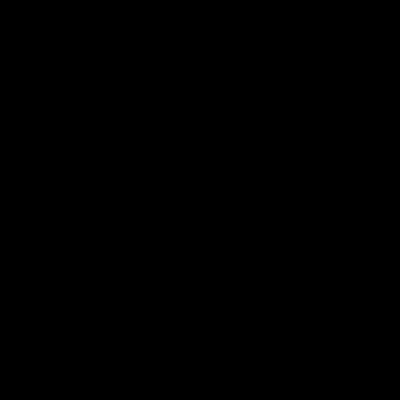
Frame 1 (no input)
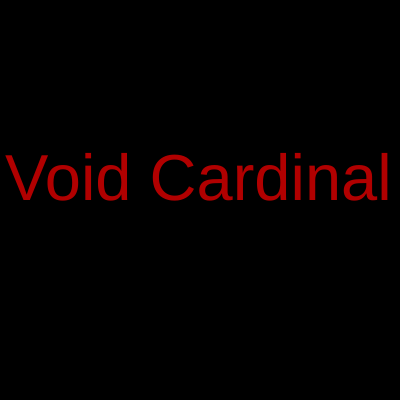
Frame 60 (no input)
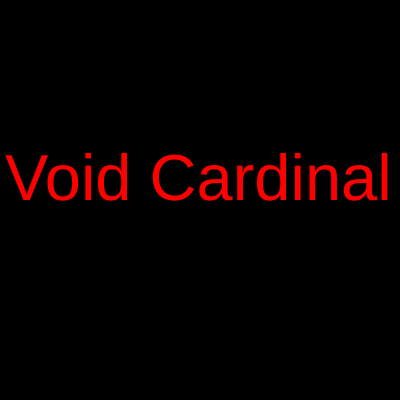
Frame 120 (the mouse pressed at the canvas centre since frame 60)

The p5.js sketch that drew these frames (run headless with seeded random() and noise() and a simulated clock; from frame 60 on, the mouse is pressed at the canvas centre):

// p5.js sketch
// ── sketch.js
//LEETSS GOOOOOOOO LETSA GOOO 
x = 200;
y = 200;
speed = 3;
ColorCircle = "red";
screen = 0;
//screen0 = Title Screen
//screen0.5 = Introduction
//screen0.9 = PlayerSelect
//screen1 = Empty Town
//screen2 = Field
//screen2.1 = Field Boss Entrance
//screen2.3 = Field Boss Battle
//screen2.6 = Field Orb Location
//screen3 = Ocean
//screen3.1 = Ocean Boss Entrance
//screen3.3 = Ocean Boss Battle
//screen3.6 = Ocean Orb Location
//screen4 = Tundra
//screen4.1 = Tundra Boss Entrance
//screen4.3 = Tundra Boss Battle
//screen4.6 = Tundra Orb Location
//screen5 = Desert
//screen5.1 = Desert Boss Entrance
//screen5.3 = Desert Boss Battle
//screen5.6 = Desert Orb Location
//screen6 = Void
//screen6.3 = Void Walkway
//screen6.6 = Void Hall
//screen-1 = Death
//screen-2 = Cliff Hanged
//screen-3 = Cutscene
//screen-3.5 = AncientShrine
//screen7.5 = Jesters Tunnel
//screen7.9 = Sorcerers Cavern
//screen7 = Magic Boss Battle
i1X = 200;
i1Y = 380;
i2X = 200;
i2Y = 20;
i3X = 20;
i3Y = 200;
i4X = 380;
i4Y = 200;
i0X = 200;
i0Y = 200;
//item1 = Field Orb
item1 = false;
//item2 = Ocean Orb
item2 = false;
//item3 = Tundra Orb
item3 = false;
//item4 = Desert Orb
item4 = false;
itemAll = false;
item0 = false;
textX = 154;
textY = 201;
shoot = false;
let shootX;
let shootY;
TrueShotDamage = 1;
bossX = 200;
bossY = 125;
bosspeed = 7;
Health = 400;
FinalBossBar = "green";
WhiteCirX1 = 50;
WhiteCirY1 = 1000;
WhiteCirX2 = 150;
WhiteCirY2 = 1000;
WhiteCirX3 = 250;
WhiteCirY3 = 1000;
WhiteCirX4 = 350;
WhiteCirY4 = 1000;
WhiteCirX5 = 100;
WhiteCirY5 = -800;
WhiteCirX6 = 200;
WhiteCirY6 = -800;
WhiteCirX7 = 300;
WhiteCirY7 = -800;
GreyRectX1 = -1500;
GreyRectY1 = 260;
GreyRectX2 = 2100;
GreyRectY2 = 330;
DGreyTriX1 = -5000;
DGreyTriY1 = 330;
DGreyTriX2 = 5400;
DGreyTriY2 = 330;
DGreyTriX3 = 200;
DGreyTriY3 = 5400;
DGreyTriX4 = 200;
DGreyTriY4 = -5000;
WhiteRectX1 = -3800;
WhiteRectY1 = 260;
WhiteRectX2 = 4500;
WhiteRectY2 = 330;
WhiteRectX3 = -4500;
WhiteRectY3 = 260;
WhiteRectX4 = 5200;
WhiteRectY4 = 330;
WhiteRectX5 = -5200;
WhiteRectY5 = 260;
WhiteRectX6 = 5900;
WhiteRectY6 = 330;
GreyCircleX1 = -6000;
GreyCircleY1 = 330;
GreyCircleX2 = 7000;
GreyCircleY2 = 330;
FieldX1 = -390;
FieldY1 = 100;
FieldSpeed = 2;
FieldX2 = 390;
FieldY2 = 200;
FieldSpeed2 = 2;
FieldX3 = -390;
FieldY3 = 300;
FieldSpeed3 = 2;
OceanX1 = 0;
OceanY1 = 0;
OceanSpeed = 3;
OceanX2 = 200;
OceanY2 = -100;
OceanSpeed2 = 3;
TundraX1 = 75;
TundraY1 = 0;
let TundraSpeed;
TundraX2 = 125;
TundraY2 = 0;
let TundraSpeed2;
TundraX3 = 175;
TundraY3 = 0;
let TundraSpeed3;
TundraX4 = 225;
TundraY4 = 0;
let TundraSpeed4;
TundraX5 = 275;
TundraY5 = 0;
let TundraSpeed5;
TundraX6 = 75;
TundraY6 = -80;
let TundraSpeed6;
TundraX7 = 125;
TundraY7 = -80;
let TundraSpeed7;
TundraX8 = 175;
TundraY8 = -80;
let TundraSpeed8;
TundraX9 = 225;
TundraY9 = -80;
let TundraSpeed9;
TundraX10 = 275;
TundraY10 = -80;
let TundraSpeed10;

DesertX1 = 290;
DesertY1 = 45;
let DesertSpeed;
DesertX2 = 340;
DesertY2 = 100;
let DesertSpeed2;
DesertX3 = 390;
DesertY3 = 150;
let DesertSpeed3;
DesertX4 = 440;
DesertY4 = 200;
let DesertSpeed4;
DesertX5 = 490;
DesertY5 = 250;
let DesertSpeed5;
DesertX6 = 540;
DesertY6 = 300;
let DesertSpeed6;
DesertX7 = 540;
DesertY7 = 340;
let DesertSpeed7;
DesertX8 = 540;
DesertY8 = 380;
let DesertSpeed8;

BallX1 = 170;
BallY1 = 290;
BallX2 = 200;
BallY2 = 270;
BallX3 = 230;
BallY3 = 290;
BallSpeed1 = 1;
BallSpeed2 = 1;
BallSpeed3 = 1;
DeathColor = 0;
TextColor = 0;
TextColor2 = 0;
BossColor = 10;
SkyColor = 1;
SkyColor2 = 1;
GrassColor = -10;
SunColor = -10;
BounceColor = -10;
PeaceColor = 1;
PeaceColor2 = 1;
HalfBossX1 = 200;
HalfBossY1 = 100;
HalfBossX2 = 200;
HalfBossY2 = 100;
HalfBossX3 = 200;
HalfBossY3 = 100;
HalfBossX4 = 200;
HalfBossY4 = 100;
VoidEyeX = 200;

BallCutY = 330;
DownArrowColor = 0;
DownArrowOpaque = 50;
UpArrowColor = 0;
UpArrowOpaque = 50;
LeftArrowColor = 0;
LeftArrowOpaque = 50;
RightArrowColor = 0;
RightArrowOpaque = 50;

TextXX = 30;
TextYY = 100;
TipX = 100;
TipY = 330;

//Field Boss Setting

fieldgame = true;
FieldBossX = 200;
FieldBossY = 300;
fieldspeed = 5;
FieldBossHealth = 400;
FieldBossHealthBarColor = "green";
FieldPlayerHealth = 200;
FieldPlayerHealthBarColor = "green";
let FieldShotX;
let FieldShotY;
FieldShotDamage = 1;
fieldshoot = false;
FieldBossGreen = 100;
FieldBossStrokeWeight = 1;
//-500
HayAttackX1 = -300;
HayAttackY1 = 19;
//900
HayAttackX2 = 700;
HayAttackY2 = 56;
//-500
HayAttackX3 = -300;
HayAttackY3 = 94;
//900
HayAttackX4 = 700;
HayAttackY4 = 131;
HaySpeed = 2;
HaySize = 37.5;
TractorAttackX1 = 0;
TractorAttackY1 = 2200;
TractorAttackX2 = 200;
TractorAttackY2 = 2300;
TractorAttackX3 = 0;
TractorAttackY3 = 2400;
TractorAttackX4 = 200;
TractorAttackY4 = 2500;
TractorAttackX5 = 0;
TractorAttackY5 = 2600;
TractorAttackX6 = 200;
TractorAttackY6 = 2700;
TractorSpeed = 4;
HayDamage = 1;
TractorDamage = 3;
fieldfightResult = 0;
/*
Neutral = 0
Win = 1
Lose = 2
Tie = 3 if you somehow manage it
*/
FieldBossDie = false;
FieldPlayerDie = false;

//Cutscene if Player Wins
FieldCutx = 200;
FieldCuty = 75;
FieldQuadBossX1 = 200;
FieldQuadBossY1 = 300;
FieldQuadBossX2 = 200;
FieldQuadBossY2 = 300;
FieldQuadBossX3 = 200;
FieldQuadBossY3 = 300;
FieldQuadBossX4 = 200;
FieldQuadBossY4 = 300;
FieldCutBossGreen = 100;
FieldLaserHeight = 0;
FieldLaserY = 90;
let Laser = ColorCircle;
let LaserChange = 10;
fieldtime = 0;
CutFieldLeftEyeX = 180;
CutFieldRightEyeX = 220;

//Cutscene if Boss Wins
FieldCutBossX = 200;
FieldCutBossY = 300;
FieldCutBossX2 = -100;
FieldCutBossY2 = 200;
FieldBossY2 = 200;
FieldCutCutBossGreen = 100;
FieldCutCutBoss2Green = 100;
FieldQuadX1 = 200;
FieldQuadY1 = 200;
FieldQuadX2 = 200;
FieldQuadY2 = 200;
FieldQuadX3 = 200;
FieldQuadY3 = 200;
FieldQuadX4 = 200;
FieldQuadY4 = 200;
FieldPlayerRed = 255;
Fieldtime = 0;
FieldCutspeed = 20;
FieldCutspeed2 = 20;
FieldCutSceneBackground = 200;
CutCutFieldLeftX = 180;
CutCutFieldRightX = 220;

//Ocean Boss Setting

oceangame = true;
OceanBossX = 200;
OceanBossY = 100;
oceanspeed = 5;
OceanBossHealth = 400;
OceanBossHealthBarColor = "green";
OceanPlayerHealth = 200;
OceanPlayerHealthBarColor = "green";
let OceanShotX;
let OceanShotY;
OceanShotDamage = 1;
oceanshoot = false;
OceanPlayerColor = "red";
SharkAttackX1 = 800;
SharkAttackY1 = 300;
let Shark1Speed;
SharkAttackX2 = -400;
SharkAttackY2 = 300;
let Shark2Speed;
SharkAttackX3 = 800;
SharkAttackY3 = 365;
let Shark3Speed;
SharkAttackX4 = -400;
SharkAttackY4 = 365;
let Shark4Speed;
SharkDamage = 0.5;
YellowLightningX1 = 0;
YellowLightningY1 = -30000;
YellowLightningX2 = 100;
YellowLightningY2 = -30000;
YellowLightningX3 = 200;
YellowLightningY3 = -30000;
YellowLightningX4 = 300;
YellowLightningY4 = -30000;
YellowLightningX5 = 380;
YellowLightningY5 = -30000;
let YellowLightningSpeed = 100;
YellowLightningDamage = 30;

CyanLightningX1 = 50;
CyanLightningY1 = -35000;
CyanLightningX2 = 150;
CyanLightningY2 = -35000;
CyanLightningX3 = 250;
CyanLightningY3 = -35000;
CyanLightningX4 = 340;
CyanLightningY4 = -35000;
let CyanLightningSpeed = 100;
CyanLightningDamage = 30;

YellowWarningX1 = -15;
YellowWarningY1 = 290;
YellowWarningX2 = 85;
YellowWarningY2 = 290;
YellowWarningX3 = 185;
YellowWarningY3 = 290;
YellowWarningX4 = 285;
YellowWarningY4 = 290;
YellowWarningX5 = 365;
YellowWarningY5 = 290;

CyanWarningX1 = 50;
CyanWarningY1 = 290;

CyanWarningX2 = 150;
CyanWarningY2 = 290;

CyanWarningX3 = 250;
CyanWarningY3 = 290;

CyanWarningX4 = 340;
CyanWarningY4 = 290;

//Cutscene if Player Wins
OceanCutx = 200;
OceanCuty = 350;
OceanQuadBossX1 = 200;
OceanQuadBossY1 = 100;
OceanQuadBossX2 = 200;
OceanQuadBossY2 = 100;
OceanQuadBossX3 = 200;
OceanQuadBossY3 = 100;
OceanQuadBossX4 = 200;
OceanQuadBossY4 = 100;
OceanBossBlue = 200;
OceanBackgroundBlue = 50;
Laser = ColorCircle;
LaserChange = 10;
OceanLaserHeight = 0;
OceanLaserY = 310;
oceantime = 0;
CutOceanLeftEyeX = 180;
CutOceanRightEyeX = 220;
//Cutscene if Boss Wins
OceanQuadX1 = 200;
OceanQuadY1 = 200;
OceanQuadX2 = 200;
OceanQuadY2 = 200;
OceanQuadX3 = 200;
OceanQuadY3 = 200;
OceanQuadX4 = 200;
OceanQuadY4 = 200;
OceanPlayerRed = 255;
OceanCutBossX = 200;
OceanCutBossY = 75;
OceanBossBlue = 200;
OceanCutBackBlue = 50;
CutSharkX1 = -100;
CutSharkY1 = 200;
CutSharkX2 = 500;
CutSharkY2 = 200;
CutSharkX3 = 200;
CutSharkY3 = 500;
CutSharkX4 = 200;
CutSharkY4 = -100;
oceanfightResult = 0;
OceanBossDie = false;
OceanPlayerDie = false;
/*
Neutral = 0
Win = 1
Lose = 2
Tie = 3 if you cheat or something
*/

//Tundra Boss Settings

tundraspeed = 5;
TundraBossX = 100;
TundraBossY = 200;
tundragame = true;
tundrashoot = false;
/*
Neutral = 0
Win = 1
Lose = 2
Tie = 3 if you somehow manage it
*/
tundrafightResult = 0;
let tundrashotX;
let tundrashotY;
let TundraShotDamage = 1;
let TundraBossHealth = 0;
let TundraBossHealthBarColor = "green";
let TundraPlayerHealth = 200;
let TundraPlayerHealthBarColor = "green";
let HailAttackX1 = -700;
let HailAttackY1 = 0;
let HailAttackX2 = -700;
let HailAttackY2 = 80;
let HailAttackX3 = -700;
let HailAttackY3 = 187.5;
let HailAttackX5 = -700;
let HailAttackY5 = 300;
let HailAttackX6 = -700;
let HailAttackY6 = 380;
let HailSpeed1;
let HailSpeed2;
let HailSpeed3;
let HailSpeed5;
let HailSpeed6;
let SnowAttackX1 = 275;
let SnowAttackY1 = -1600;
let SnowAttackX2 = 300;
let SnowAttackY2 = 1800;
let SnowAttackX3 = 325;
let SnowAttackY3 = -2000;
let SnowAttackX4 = 350;
let SnowAttackY4 = 2200;
let SnowAttackX5 = 375;
let SnowAttackY5 = -2400;
let TopSnowSpeed1;
let TopSnowSpeed2;
let TopSnowSpeed3;
let BottomSnowSpeed1;
let BottomSnowSpeed2;
let HailHealthDecrease = 7;
let SnowHealthDecrease = 3;
TundraBossDie = false;
TundraPlayerDie = false;
//Cutscene if Player Wins
TundraCuty = 200;
TundraCutx = 325;
TundraQuadBossX1 = 100;
TundraQuadBossY1 = 200;
TundraQuadBossX2 = 100;
TundraQuadBossY2 = 200;
TundraQuadBossX3 = 100;
TundraQuadBossY3 = 200;
TundraQuadBossX4 = 100;
TundraQuadBossY4 = 200;
TundraBossWeight = 1;
TundraCutSceneBackground = 255;
TundraBossColor = 255;
TundraLaserWidth = 0;
TundraLaserX = 305;
Laser = ColorCircle;
LaserChange = 10;
tundratime = 0;
CutTundraLeftEyeX = 120;
CutTundraRightEyeX = 80;
//Cutscene if Boss Wins
SnowBackground = 225;
TundraCutBossX = 100;
TundraCutBossY = 200;
TundraQuadX1 = 325;
TundraQuadY1 = 200;
TundraQuadX2 = 325;
TundraQuadY2 = 200;
TundraQuadX3 = 325;
TundraQuadY3 = 200;
TundraQuadX4 = 325;
TundraQuadY4 = 200;
TundraPlayerRed = 255;
TundraPlayerGreen = 0;
TundraPlayerBlue = 0;
TundraPlayerWeight = 1;
TundraBossWeight = 1;
AvalancheX = -2400;
AvalancheY = 0;

//Desert Boss Setting

DesertBossX = 300;
DesertBossY = 200;
desertspeed = 5;
desertgame = true;
desertfightResult = 0;
/*
Neutral = 0
Win = 1
Lose = 2
Tie = 3 if you somehow manage it
*/
let desertshotX;
let desertshotY;
let desertshoot = false;
let DesertShotDamage = 1;
let DesertBossHealth = 0;
let DesertBossHealthBarColor = "green";
let DesertPlayerHealth = 200;
let DesertPlayerHealthBarColor = "green";
let DesertPlayerColor = "red";

let space = true;

CactusX1 = 700;
CactusY1 = 200;
let CactusX1Speed = 4;
let CactusY1Speed = 10;
CactusX2 = 700;
CactusY2 = 200;
let CactusX2Speed = 4;
let CactusY2Speed = 10;
CactusX3 = 800;
CactusY3 = 200;
let CactusX3Speed = 4;
let CactusY3Speed = 10;
CactusX4 = 800;
CactusY4 = 200;
let CactusX4Speed = 4;
let CactusY4Speed = 10;
CactusX5 = 900;
CactusY5 = 200;
let CactusX5Speed = 4;
let CactusY5Speed = 10;
CactusX6 = 900;
CactusY6 = 200;
let CactusX6Speed = 4;
let CactusY6Speed = 10;
CactusX7 = 1000;
CactusY7 = 200;
let CactusX7Speed = 4;
let CactusY7Speed = 10;
CactusX8 = 1000;
CactusY8 = 200;
let CactusX8Speed = 4;
let CactusY8Speed = 10;
CactusX9 = 1100;
CactusY9 = 200;
let CactusX9Speed = 4;
let CactusY9Speed = 10;
CactusX10 = 1100;
CactusY10 = 200;
let CactusX10Speed = 4;
let CactusY10Speed = 10;

let CactusDamage = 2;

// SAND ATTACK

let SandAttackCommonSpeed = 8;

SandXA1 = 3500;
SandYA1 = 50;
SandXB1 = SandXA1 + 70;
SandYB1 = SandYA1 + 20;
SandXC1 = SandXA1 + 70;
SandYC1 = SandYA1 - 20;
let GunSpeedX1 = SandAttackCommonSpeed;
let GunSpeedY1 = 0;

SandXA2 = 3700;
SandYA2 = 100;
SandXB2 = SandXA2 + 70;
SandYB2 = SandYA2 + 20;
SandXC2 = SandXA2 + 70;
SandYC2 = SandYA2 - 20;
let GunSpeedX2 = SandAttackCommonSpeed;
let GunSpeedY2 = 0;

SandXA3 = 3900;
SandYA3 = 150;
SandXB3 = SandXA3 + 70;
SandYB3 = SandYA3 + 20;
SandXC3 = SandXA3 + 70;
SandYC3 = SandYA3 - 20;
let GunSpeedX3 = SandAttackCommonSpeed;
let GunSpeedY3 = 0;

SandXA4 = 4100;
SandYA4 = 200;
SandXB4 = SandXA4 + 70;
SandYB4 = SandYA4 + 20;
SandXC4 = SandXA4 + 70;
SandYC4 = SandYA4 - 20;
let GunSpeedX4 = SandAttackCommonSpeed;
let GunSpeedY4 = 0;

SandXA5 = 4300;
SandYA5 = 250;
SandXB5 = SandXA5 + 70;
SandYB5 = SandYA5 + 20;
SandXC5 = SandXA5 + 70;
SandYC5 = SandYA5 - 20;
let GunSpeedX5 = SandAttackCommonSpeed;
let GunSpeedY5 = 0;

SandXA6 = 4500;
SandYA6 = 300;
SandXB6 = SandXA6 + 70;
SandYB6 = SandYA6 + 20;
SandXC6 = SandXA6 + 70;
SandYC6 = SandYA6 - 20;
let GunSpeedX6 = SandAttackCommonSpeed;
let GunSpeedY6 = 0;

SandXA7 = 4700;
SandYA7 = 350;
SandXB7 = SandXA7 + 70;
SandYB7 = SandYA7 + 20;
SandXC7 = SandXA7 + 70;
SandYC7 = SandYA7 - 20;
let GunSpeedX7 = SandAttackCommonSpeed;
let GunSpeedY7 = 0;

let SandDamage = 2;
//Anything from MIN 20-130 MAX
let TurnPlace1;
let TurnPlace2;
let TurnPlace3;
let TurnPlace5;
let TurnPlace6;
let TurnPlace7;

let SandTurned1 = false;
let SandTurned2 = false;
let SandTurned3 = false;
let SandTurned4 = false;
let SandTurned5 = false;
let SandTurned6 = false;
let SandTurned7 = false;

//Cutscene if Player Wins
DesertCutx = 75;
DesertCuty = 200;
DesertQuadBossX1 = 300;
DesertQuadBossY1 = 200;
DesertQuadBossX2 = 300;
DesertQuadBossY2 = 200;
DesertQuadBossX3 = 300;
DesertQuadBossY3 = 200;
DesertQuadBossX4 = 300;
DesertQuadBossY4 = 200;
DesertLaserWidth = 0;
DesertLaserX = 95;
Laser = ColorCircle;
LaserChange = 10;
DesertTime = 0;
DesertCutSceneBackgroundRed = 255;
DesertCutSceneBackgroundGreen = 140;
DesertBossWeight = 1;
DesertBossRed = 255;
DesertBossGreen = 80;
CutDesertLeftEyeX = 280;
CutDesertRightEyeX = 320;
//Cutscene if Boss Wins
DesertCutBossX = 300;
DesertCutBossY = 200;

DesertQuadX1 = 75;
DesertQuadY1 = 200;
DesertQuadX2 = 75;
DesertQuadY2 = 200;
DesertQuadX3 = 75;
DesertQuadY3 = 200;
DesertQuadX4 = 75;
DesertQuadY4 = 200;

DesertCutCutBackRed = 225;
DesertCutCutBackGreen = 140;
DesertPlayerRed = 255;
DesertPlayerGreen = 0;

DesertBossWeight = 1;
DesertPlayerWeight = 1;
deserttime = 0;
deserttime2 = 0;

DesertBossMass = 100;
DesertBossGreen = 80;
DesertBossRed = 225;

DesertBossSizeChaos = false;
DesertBossSizeFlunctuation = 5;

DesertBossDie = false;
DesertPlayerDie = false;

MainTextFill = 0;
BottomTextFill = 0;
IntroText1 = 0;
IntroText2 = 0;
IntroText3 = 0;
IntroText4 = 0;
IntroText5 = 0;
IntroBox = 0;

TimeHasntComeX = 3;
ReturnY = 270;

VoidColorTiming = 0;
VoidColorChange = 1;
VoidPathColor = "black";

VoidWalkCutX = 200;
VoidWalkCutY = 425;

VoidFieldOrbColor = 0;
VoidOceanOrbColor = 0;
VoidTundraOrbColor = 0;
VoidDesertOrbColor = 0;

VoidHallCutX = 200;
VoidHallCutY = 425;

VoidHallFieldX = 150;
VoidHallOceanX = 250;
VoidHallTundraY = 250;
VoidHallDesertY = 150;
VoidHallTransform = 0;
RisingDarkness = 0;
VoidOrbSize = 25;
VoidFusion = 0;

VoidBossCutX = 200;
VoidBossCutY = 200;
VoidBossCutSize = 50;

BossOrbAngle = 0;
let BossOrbRotate;

BossFieldOrb = "lime";
BossFieldOrbX = bossX - 75;
BossOceanOrb = "blue";
BossOceanOrbX = bossX + 75;
BossTundraOrb = "white";
BossTundraOrbY = bossY + 75;
BossDesertOrb = "orange";
BossDesertOrbY = bossY - 75;
OrbColorChange = 0;
OrbShift = 5;

let TrueLaserY = 310;
let TrueLaserHeight = 0;

FieldCutOrbX = 125;
OceanCutOrbX = 275;
TundraCutOrbY = 25;
DesertCutOrbY = 175;

FieldCutOrbY = 100;
OceanCutOrbY = 100;
TundraCutOrbX = 200;
DesertCutOrbX = 200;
DesertCutOrbSpeed = 1;

LaserColorRed = 255;
LaserColorGreen = 255;
LaserColorBlue = 255;
let LaserColor;
LaserSpeed = 0.1;
LaserTime = 0;

OrbReturnPosition = 0;
OrbReturnCount = 0;

FieldOrbHome = "gray";
OceanOrbHome = "gray";
TundraOrbHome = "gray";
DesertOrbHome = "gray";

CardinalY = -50;
OrbReturned = false;
OrbReturnTime = 0;
LightPressure = false;
BlindingLight = -1000;
ShrinePath = 0;
DazzlingDeath = 0;

RedCircleX = 200;
OrangeCircleX = 600;
YellowCircleX = 1000;
LimeCircleX = 1400;
GreenCircleX = 1800;
CyanCircleX = 2200;
BlueCircleX = 2600;
PurpleCircleX = 3000;
MagentaCircleX = 3400;
PinkCircleX = 3800;

ColorSelect = 1;
//1 = Red
//2 = Orange
//3 = Yellow
//4 = Lime
//5 = Green
//6 = Cyan
//7 = Blue
//8 = Purple

let WhiteCircleReturn;
let WhiteCircleReturn2;
let DarkRectReturn;
let DarkRectReturn2;
let DarkGreyTriReturn;
let DarkGreyTriReturn2;
let DarkGreyTriReturn3;
let DarkGreyTriReturn4;
let WhiteRectReturn;
let WhiteRectReturn2;
let GreyCircleReturn;
let GreyCircleReturn2;

TownLetterColor = 255;
VoidBarrier = 0;

RedStarX = 50;
RedStarY = -100;
let RedStarSize;
let RedDescent;

BlueStarX = 100;
BlueStarY = -30;
let BlueStarSize;
let BlueDescent;

YellowStarX = 150;
YellowStarY = -175;
let YellowStarSize;
let YellowDescent;

GreenStarX = 200;
GreenStarY = -135;
let GreenStarSize;
let GreenDescent;

PurpleStarX = 250;
PurpleStarY = -250;
let PurpleStarSize;
let PurpleDescent;

OrangeStarX = 300;
OrangeStarY = -195;
let OrangeStarSize;
let OrangeDescent;

PinkStarX = 350;
PinkStarY = -295;
let PinkStarSize;
let PinkDescent;

MagentaStarX = 400;
MagentaStarY = -245;
let MagentaStarSize;
let MagentaDescent;

LimeStarX = 0;
LimeStarY = -300;
let LimeStarSize;
let LimeDescent;

let MinDescent = 5;
let MaxDescent = 10;

let GalaxyColor = 0;
let GalacticShift = 0.5;

let MinStarSize = 50;
let MaxStarSize = 100;

let StarWallOpaque = 255;

MagicBossX = 200;
MagicBossY = 100;
let MagicBossSpeed = 7;
magicgame = true;
MagicBossHealth = 400;
MagicBossHealthBarColor = "green";
MagicPlayerHealth = 200;
MagicPlayerHealthBarColor = "green";
let MagicShotX;
let MagicShotY;
MagicShotSpeed = 10;
MagicShotDamage = 1;
magicshoot = false;
//Top Flat
MagicBarrierX1 = 0;
MagicBarrierY1 = 230;
MagicBarrierW1 = 400;
MagicBarrierH1 = 10;
//left
MagicBarrierX2 = -10;
MagicBarrierY2 = 230;
MagicBarrierW2 = 10;
MagicBarrierH2 = 200;
//right
MagicBarrierX3 = 410;
MagicBarrierY3 = 230;
MagicBarrierW3 = 10;
MagicBarrierH3 = 200;
//Down Flat
MagicBarrierX4 = 0;
MagicBarrierY4 = 410;
MagicBarrierW4 = 400;
MagicBarrierH4 = 10;
//down thin
SpecialBarrierX = 195;
//Transform to 240 later
SpecialBarrierY = 400;
SpecialBarrierW = 10;
SpecialBarrierH = 200;

BarrierTransformRate = 10;

MouthUpY = 10;
SmileUpY = 0;

MouthTime = 0;
MouthTimeRise = 0.1;

EvilEye = "black";

SlowBeamX = 0;
SlowBeamY = 420;
let Slow = false;
SlowCount = 0;
SlowCountRise = 1;
let Invisibility = false;
InvisibleCounter = 0;

MagicBossRed = 218;
MagicBossGreen = 112;
MagicBossBlue = 214;

MagicBossPieceRed = 0;
MagicBossPieceGreen = 0;
MagicBossPieceBlue = 0;

magictime = 0;

let Cursed1 = false;
let Cursed2 = false;
let Cursed3 = false;
let Cursed4 = false;
Cursify = 0;
CurseTime1 = 0;
CurseTime2 = 0;
CurseTime3 = 0;
CurseTime4 = 0;
CurseDamage1 = 0;
CurseDamage2 = 0;
CurseDamage3 = 0;
CurseDamage4 = 0;

//Size 40
CurseX1 = -600;
CurseY1 = 260;
CurseX2 = 1000;
CurseY2 = 300;
CurseX3 = -600;
CurseY3 = 340;
CurseX4 = 1000;
CurseY4 = 380;
let CurseSpeed = 3;

let Heal = false;
HealTimer = 0;
MagicShotRecoil = 1;

let Restrict = false;
RestrictTimer = 0;
BarrierTimer = 0;
BarrierTurn = false;
BarrierTimerEnd = 400;

magicfightresult = 0;
/*
Neutral = 0
Win = 1
Lose = 2
*/

//Cutscene if Player Wins
MagicCutX = 200;
MagicCutY = 325;
MagicBackgroundCut = 50;
MagicBossCutX = 200;
MagicBossCutY = 100;
CutMagicRed = 218;
CutMagicGreen = 112;
CutMagicBlue = 214;
let CutMagicPieceRed = 0;
let CutMagicPieceGreen = 0;
let CutMagicPieceBlue = 0;
CutMouthUpY = 10;
CutSmileUpY = 0;
CutMouthTime = 0;
CutMouthTimeRise = 0.1;
let cutmagicspace = true;
let MagicSpeech = "huhuhu...";
MagicSpeechColorRed = 255;
MagicSpeechColorGreen = 0;
MagicSpeechSize = 40;
SpeechTiming = 0;
CutShading = 0;
//Cutscene if Boss Wins
MagicBackgroundCutCut = 50;

MagicCutCutColor = "red";
MagicQuadX1 = 200;
MagicQuadY1 = 325;
MagicQuadX2 = 200;
MagicQuadY2 = 325;
MagicQuadX3 = 200;
MagicQuadY3 = 325;
MagicQuadX4 = 200;
MagicQuadY4 = 325;

MagicBossCutCutX = 200;
MagicBossCutCutY = 100;
CutCutMagicRed = 218;
CutCutMagicGreen = 112;
CutCutMagicBlue = 214;
let CutCutMagicPieceRed = 0;
let CutCutMagicPieceGreen = 0;
let CutCutMagicPieceBlue = 0;
CutCutMouthUpY = 10;
CutCutSmileUpY = 0;
CutCutMouthTime = 0;
CutCutMouthTimeRise = 0.1;

MagicLaserX1 = 185;
MagicLaserY1 = 155;

MagicLaserX2 = 215;
MagicLaserY2 = 155;

MagicLaserX3 = 215;
MagicLaserY3 = 155;

MagicLaserX4 = 185;
MagicLaserY4 = 155;

MagicLaserRed = 218;
MagicLaserGreen = 112;
MagicLaserBlue = 214;

MagicLaserOpaque = -50;
MagicLaserOpaqueRiser = 1;

magiclasertime = 0;

TunnelCutX = 200;
TunnelCutY = -50;

let MagicCutSpace = true;

CavernCutX = 200;
CavernCutY = -50;
CavernShadow = 500;

VoidPathTextShade = 255;

MysteryOrbX = 200;
MysteryOrbY = 200;

let ShapeX1;
let ShapeY1;
let ShapeX2;
let ShapeY2;
let ShapeX3;
let ShapeY3;
let ShapeX4;
let ShapeY4;

let ShapeX5;
let ShapeY5;
let ShapeX6;
let ShapeY6;
let ShapeX7;
let ShapeY7;
let ShapeX8;
let ShapeY8;
ShapeMin = 100;
ShapeMax = 300;
ShapeColor = "yellow";

VoidScleraH = 50;
VoidScleraHeighten = 1;

VoidIrisW = 20;
VoidIrisH = 50;
VoidIrisShrink = 0.25;

let FieldEntrCutX = 200;
let FieldEntrCutY = -50;
FieldEntrCutSpeed = 1;
let FieldBossEntrX = -50;
let FieldBossEntrY = 300;
FieldBossEntrSpeed = 5;

let FieldEntrApproach = false;
let FieldEntrTime = 0;

FieldEntrDarkness = 0;
FieldEntrSkip = false;

let OceanEntrCutX = 200;
let OceanEntrCutY = 450;
OceanEntrCutSpeed = 1;
WaveEntrX = -1500;
WaveEntrY = 0;
let OceanBossEntrX = 200;
let OceanBossEntrY = -100;
OceanBossEntrSpeed = 0;

OceanEntrApproach = false;
OceanEntrDarkness = 0;
OceanEntrSkip = false;

let TundraEntrCutX = 450;
let TundraEntrCutY = 200;
TundraEntrCutSpeed = 1;

let TundraBossEntrX = 100;
let TundraBossEntrY = 200;
TundraBossEntrSpeed = 0;

//255
TundraEntrBody = 225;
//225
TundraEntrLeftEye = 225;
//145
TundraEntrRightEye = 225;

TundraEntrApproach = false;
TundraEntrDarkness = 0;

TundraEntrTimer = 0;
TundraEntrTimerRiser = 0.5;
TundraEntrSkip = false;

let DesertEntrCutX = -50;
let DesertEntrCutY = 200;
DesertEntrCutSpeed = 1;

let DesertBossEntrX = 300;
let DesertBossEntrY = 200;
DesertBossEntrSpeed = 0;
//100
let DesertBossEntrSize = 0;
let DesertBossEntrGrowth = 0;

DesertEntrApproach = false;
DesertEntrDarkness = 0;
DesertEntrTimer = 0;
DesertEntrTimerRiser = 0.5;

DesertEntrSkip = false;

function setup() {
  createCanvas(400, 400);
  MagicSpeechStyle = NORMAL;
  noStroke();
  TundraSpeed = random(3, 5);
  TundraSpeed2 = random(3, 5);
  TundraSpeed3 = random(3, 5);
  TundraSpeed4 = random(3, 5);
  TundraSpeed5 = random(3, 5);
  TundraSpeed6 = random(3, 5);
  TundraSpeed7 = random(3, 5);
  TundraSpeed8 = random(3, 5);
  TundraSpeed9 = random(3, 5);
  TundraSpeed10 = random(3, 5);

  DesertSpeed = random(1, 5);
  DesertSpeed2 = random(1, 5);
  DesertSpeed3 = random(1, 5);
  DesertSpeed4 = random(1, 5);
  DesertSpeed5 = random(1, 5);
  DesertSpeed6 = random(1, 5);
  DesertSpeed7 = random(1, 5);
  DesertSpeed8 = random(1, 5);

  Shark1Speed = random(3, 6);
  Shark2Speed = random(3, 6);
  Shark3Speed = random(3, 6);
  Shark4Speed = random(3, 6);

  HailSpeed1 = random(5, 7);
  HailSpeed2 = random(5, 7);
  HailSpeed3 = random(5, 7);
  HailSpeed5 = random(5, 7);
  HailSpeed6 = random(5, 7);

  TopSnowSpeed1 = random(5, 7);
  TopSnowSpeed2 = random(5, 7);
  TopSnowSpeed3 = random(5, 7);
  BottomSnowSpeed1 = random(5, 7);
  BottomSnowSpeed2 = random(5, 7);

  TurnPlace1 = random(20, 130);
  TurnPlace2 = random(20, 130);
  TurnPlace3 = random(20, 130);
  TurnPlace5 = random(20, 130);
  TurnPlace6 = random(20, 130);
  TurnPlace7 = random(20, 130);

  WhiteCircleReturn = random(-400, -600);
  WhiteCircleReturn2 = random(800, 1000);
  DarkRectReturn = random(2800, 4800);
  DarkRectReturn2 = random(-2800, -4800);
  DarkGreyTriReturn = random(3800, 5800);
  DarkGreyTriReturn2 = random(-3800, -5800);
  DarkGreyTriReturn3 = random(-3800, -5800);
  DarkGreyTriReturn4 = random(3800, 5800);
  WhiteRectReturn = random(4000, 6000);
  WhiteRectReturn2 = random(-4000, -6000);
  WhiteRectReturn3 = random(4000, 6000);
  WhiteRectReturn4 = random(-4000, -6000);
  WhiteRectReturn5 = random(4000, 6000);
  WhiteRectReturn6 = random(-4000, -6000);
  GreyCircleReturn = random(-5000, -7000);
  GreyCircleReturn2 = random(5100, 7100);

  RedDescent = random(MinDescent, MaxDescent);
  BlueDescent = random(MinDescent, MaxDescent);
  YellowDescent = random(MinDescent, MaxDescent);
  GreenDescent = random(MinDescent, MaxDescent);
  PurpleDescent = random(MinDescent, MaxDescent);
  OrangeDescent = random(MinDescent, MaxDescent);
  PinkDescent = random(MinDescent, MaxDescent);
  MagentaDescent = random(MinDescent, MaxDescent);
  LimeDescent = random(MinDescent, MaxDescent);

  RedStarSize = random(MinStarSize, MaxStarSize);
  BlueStarSize = random(MinStarSize, MaxStarSize);
  YellowStarSize = random(MinStarSize, MaxStarSize);
  GreenStarSize = random(MinStarSize, MaxStarSize);
  PurpleStarSize = random(MinStarSize, MaxStarSize);
  OrangeStarSize = random(MinStarSize, MaxStarSize);
  PinkStarSize = random(MinStarSize, MaxStarSize);
  MagentaStarSize = random(MinStarSize, MaxStarSize);
  LimeStarSize = random(MinStarSize, MaxStarSize);

  RedStarX = random(0, 400);
  BlueStarX = random(0, 400);
  YellowStarX = random(0, 400);
  GreenStarX = random(0, 400);
  PurpleStarX = random(0, 400);
  OrangeStarX = random(0, 400);
  PinkStarX = random(0, 400);
  MagentStarX = random(0, 400);
  LimeStarX = random(0, 400);

  ShapeX1 = random(ShapeMin, ShapeMax);
  ShapeX2 = random(ShapeMin, ShapeMax);
  ShapeX3 = random(ShapeMin, ShapeMax);
  ShapeX4 = random(ShapeMin, ShapeMax);

  ShapeY1 = random(ShapeMin, ShapeMax);
  ShapeY2 = random(ShapeMin, ShapeMax);
  ShapeY3 = random(ShapeMin, ShapeMax);
  ShapeY4 = random(ShapeMin, ShapeMax);

  ShapeX5 = random(ShapeMin, ShapeMax);
  ShapeX6 = random(ShapeMin, ShapeMax);
  ShapeX7 = random(ShapeMin, ShapeMax);
  ShapeX8 = random(ShapeMin, ShapeMax);

  ShapeY5 = random(ShapeMin, ShapeMax);
  ShapeY6 = random(ShapeMin, ShapeMax);
  ShapeY7 = random(ShapeMin, ShapeMax);
  ShapeY8 = random(ShapeMin, ShapeMax);
  
  BossOrbRotate = PI/pow(2, 3);
  
}
function draw() {
  background(220);

  if (screen == 0) {
    TitleScreen();
  }

  if (screen == 0.5) {
    welcome();
  }

  if (screen == 0.9) {
    CharacterSelect();
  }

  if (screen == 1) {
    EmptyTown();
    Arrow();
    Player();
  }

  if (screen == 2) {
    Field();
    Player();
    //FieldOrb();
    FieldObst();
  }

  if (screen == 3) {
    Ocean();
    Player();
    //OceanOrb();
    OceanObst();
  }

  if (screen == 4) {
    Tundra();
    Player();
    //TundraOrb();
    TundraObst();
  }

  if (screen == 5) {
    Desert();
    Player();
    //DesertOrb();
    DesertObst();
  }

  //if (item0 == true) {screen = 6;}

  if (screen == 6.3) {
    VoidWalkway();
  }

  if (screen == 6.6) {
    VoidHall();
  }

  if (screen == 6) {
    Void();
    Player();
    FinalBoss();
    WhiteCircle();
    GreyRectangle();
    DarkGreyTri();
    WhiteRect();
    GreyCircle();
  }

  if (screen == -2) {
    GameEnd();
  }

  if (screen == -1) {
    Death();
  }

  if (screen == -3) {
    Cutscene();
  }

  if (screen == -3.5) {
    AncientShrine();
  }

  if (screen == 2.3) {
    //Player();
    FieldBossBattle();
  }

  if (screen == 2.6) {
    FieldOrbLocation();
    FieldOrb();
    Player();
  }

  if (screen == 3.3) {
    OceanBossBattle();
  }

  if (screen == 3.6) {
    OceanOrbLocation();
    OceanOrb();
    Player();
  }

  if (screen == 4.3) {
    TundraBossBattle();
  }

  if (screen == 4.6) {
    TundraOrbLocation();
    TundraOrb();
    Player();
  }

  if (screen == 5.3) {
    DesertBossBattle();
  }

  if (screen == 5.6) {
    DesertOrbLocation();
    DesertOrb();
    Player();
  }

  if (screen == 7.5) {
    Tunnel();
    Player();
  }

  if (screen == 7.9) {
    Cavern();
  }

  if (screen == 7) {
    MagicBossBattle();
  }

  if (screen == 2.1) {
    FieldBossEntrance();
  }

  if (screen == 3.1) {
    OceanBossEntrance();
  }

  if (screen == 4.1) {
    TundraBossEntrance();
  }

  if (screen == 5.1) {
    DesertBossEntrance();
  }

  if (item1 == true && item2 == true && item3 == true && item4 == true) {
    itemAll = true;
  }

  if (itemAll == true) {
    if (screen == 1) {
      EternalOrb();
      if (y > 390) {
        y = 390;
      }

      if (x > 390) {
        x = 390;
      }

      if (x < 10) {
        x = 10;
      }

      if (y < 10) {
        y = 10;
      }
    }

    if (screen == 10) {
      EmptyTown();
      Player();
      EternalOrb();
    }
  }
}

function Player() {
  //The Player
  strokeWeight(1);
  stroke(5);
  fill(ColorCircle);
  //fill("red");
  circle(x, y, 25);
  strokeWeight(0);
  //The Controls

  if (keyIsDown(LEFT_ARROW) || keyIsDown(65)) {
    x = x - speed;
  }

  if (keyIsDown(RIGHT_ARROW) || keyIsDown(68)) {
    x = x + speed;
  }

  if (keyIsDown(UP_ARROW) || keyIsDown(87)) {
    y = y - speed;
  }

  if (keyIsDown(DOWN_ARROW) || keyIsDown(83)) {
    y = y + speed;
  }
}

function welcome() {
  //The Beginning Screen
  background(GalaxyColor);
  background(0);
  /*
  if (space == true) {
    strokeWeight(0);
    //fill(255, 0, 0, 50);
    fill(50);
    circle(RedStarX, RedStarY, RedStarSize);
    //fill(0, 0, 255, 50);
    fill(100);
    circle(BlueStarX, BlueStarY, BlueStarSize);
    //fill(255, 255, 0, 50);
    fill(20);
    circle(YellowStarX, YellowStarY, YellowStarSize);
    //fill(0, 50, 0, 50);
    fill(130);
    circle(GreenStarX, GreenStarY, GreenStarSize);
    //fill(100, 0, 100, 50);
    fill(30);
    circle(PurpleStarX, PurpleStarY, PurpleStarSize);
    //fill(255, 165, 0, 50);
    fill(5);
    circle(OrangeStarX, OrangeStarY, OrangeStarSize);
    //fill(255, 192, 203, 50);
    fill(75);
    circle(PinkStarX, PinkStarY, PinkStarSize);
    //fill(255, 0, 255, 50);
    fill(120);
    circle(MagentaStarX, MagentaStarY, MagentaStarSize);
    //fill(0, 255, 0, 50);
    fill(140);
    circle(LimeStarX, LimeStarY, LimeStarSize);

    RedStarY = RedStarY + RedDescent;
    BlueStarY = BlueStarY + BlueDescent;
    YellowStarY = YellowStarY + YellowDescent;
    GreenStarY = GreenStarY + GreenDescent;
    PurpleStarY = PurpleStarY + PurpleDescent;
    OrangeStarY = OrangeStarY + OrangeDescent;
    PinkStarY = PinkStarY + PinkDescent;
    MagentaStarY = MagentaStarY + MagentaDescent;
    LimeStarY = LimeStarY + LimeDescent;
  }
  if (space == true) {
    if (RedStarY >= 450) {
      RedStarY = -100;
      RedDescent = random(MinDescent, MaxDescent);
      RedStarSize = random(MinStarSize, MaxStarSize);
      RedStarX = random(0, 400);
    }
    if (BlueStarY >= 450) {
      BlueStarY = -30;
      BlueDescent = random(MinDescent, MaxDescent);
      BlueStarSize = random(MinStarSize, MaxStarSize);
      BlueStarX = random(0, 400);
    }
    if (YellowStarY >= 450) {
      YellowStarY = -175;
      YellowDescent = random(MinDescent, MaxDescent);
      YellowStarSize = random(MinStarSize, MaxStarSize);
      YellowStarX = random(0, 400);
    }
    if (GreenStarY >= 450) {
      GreenStarY = -135;
      GreenDescent = random(MinDescent, MaxDescent);
      GreenStarSize = random(MinStarSize, MaxStarSize);
      GreenStarX = random(0, 400);
    }
    if (PurpleStarY >= 450) {
      PurpleStarY = -250;
      PurpleDescent = random(MinDescent, MaxDescent);
      PurpleStarSize = random(MinStarSize, MaxStarSize);
      PurpleStarX = random(0, 400);
    }
    if (OrangeStarY >= 450) {
      OrangeStarY = -195;
      OrangeDescent = random(MinDescent, MaxDescent);
      OrangeStarSize = random(MinStarSize, MaxStarSize);
      OrangeStarX = random(0, 400);
    }
    if (PinkStarY >= 450) {
      PinkStarY = -295;
      PinkDescent = random(MinDescent, MaxDescent);
      PinkStarSize = random(MinStarSize, MaxStarSize);
      PinkStarX = random(0, 400);
    }
    if (MagentaStarY >= 450) {
      MagentaStarY = -245;
      MagentaDescent = random(MinDescent, MaxDescent);
      MagentaStarSize = random(MinStarSize, MaxStarSize);
      MagentaStarX = random(0, 400);
    }
    if (LimeStarY >= 450) {
      LimeStarY = -300;
      LimeDescent = random(MinDescent, MaxDescent);
      LimeStarSize = random(MinStarSize, MaxStarSize);
      LimeStarX = random(0, 400);
    }
  }
  if (space == true) {
    GalaxyColor = GalaxyColor + GalacticShift;

    if (GalaxyColor <= -20) {
      GalacticShift = GalacticShift * -1;
    }

    if (GalaxyColor >= 20) {
      GalacticShift = GalacticShift * -1;
    }
  }
*/
  textSize(140);
  fill(IntroText1, 0, 0);
  text("HELP!", 0, 110);

  IntroText1 = IntroText1 + 3;

  if (IntroText1 >= 255) {
    IntroText2 = IntroText2 + 3;
  }

  if (IntroText2 >= 255) {
    IntroText3 = IntroText3 + 3;
  }

  if (IntroText3 >= 255) {
    IntroText4 = IntroText4 + 3;
  }

  if (IntroText4 >= 255) {
    IntroText5 = IntroText5 + 3;
  }

  textSize(25);
  fill(IntroText2, 0, 0);
  text(
    "All the Legendary Orbs have been stolen and scattered across the world",
    10,
    120,
    400,
    200
  );

  textSize(25);
  fill(IntroText3, 0, 0);
  text(
    "As Cardinal, you must retrieve and return them to the Ancient Shrine",
    10,
    210,
    400,
    200
  );

  textSize(55);
  fill(IntroText4, 0, 0);
  text("Are You Ready?", 1, 270, 500, 200);

  fill(0, 0, 0);
  strokeWeight(4);
  stroke(IntroText5, 0, 0);
  rect(90, 333, 230, 50);

  strokeWeight(0);
  textSize(40);
  fill(IntroText5, 0, 0);
  text("I Am Ready", 100, 340, 500, 200);

  fill(IntroText5, 0, 0);

  strokeWeight(0);
  noStroke();
  textSize(100);
  if (
    mouseX >= 90 &&
    mouseX <= 320 &&
    mouseY >= 333 &&
    mouseY <= 383 &&
    IntroText1 >= 255 &&
    IntroText2 >= 255 &&
    IntroText3 >= 255 &&
    IntroText4 >= 255 &&
    IntroText5 >= 255
  ) {
    if (mouseIsPressed) {
      screen = 0.9;
    }
  }
}
function TitleScreen() {
  background(GalaxyColor);
  //Background
  if (MainTextFill >= 500) {
    if (space == true) {
      strokeWeight(0);
      //fill(255, 0, 0, 50);
      fill(50);
      circle(RedStarX, RedStarY, RedStarSize);
      //fill(0, 0, 255, 50);
      fill(100);
      circle(BlueStarX, BlueStarY, BlueStarSize);
      //fill(255, 255, 0, 50);
      fill(20);
      circle(YellowStarX, YellowStarY, YellowStarSize);
      //fill(0, 50, 0, 50);
      fill(130);
      circle(GreenStarX, GreenStarY, GreenStarSize);
      //fill(100, 0, 100, 50);
      fill(30);
      circle(PurpleStarX, PurpleStarY, PurpleStarSize);
      //fill(255, 165, 0, 50);
      fill(5);
      circle(OrangeStarX, OrangeStarY, OrangeStarSize);
      //fill(255, 192, 203, 50);
      fill(75);
      circle(PinkStarX, PinkStarY, PinkStarSize);
      //fill(255, 0, 255, 50);
      fill(120);
      circle(MagentaStarX, MagentaStarY, MagentaStarSize);
      //fill(0, 255, 0, 50);
      fill(140);
      circle(LimeStarX, LimeStarY, LimeStarSize);

      RedStarY = RedStarY + RedDescent;
      BlueStarY = BlueStarY + BlueDescent;
      YellowStarY = YellowStarY + YellowDescent;
      GreenStarY = GreenStarY + GreenDescent;
      PurpleStarY = PurpleStarY + PurpleDescent;
      OrangeStarY = OrangeStarY + OrangeDescent;
      PinkStarY = PinkStarY + PinkDescent;
      MagentaStarY = MagentaStarY + MagentaDescent;
      LimeStarY = LimeStarY + LimeDescent;
    }
    if (space == true) {
      if (RedStarY >= 450) {
        RedStarY = -100;
        RedDescent = random(MinDescent, MaxDescent);
        RedStarSize = random(MinStarSize, MaxStarSize);
        RedStarX = random(0, 400);
      }
      if (BlueStarY >= 450) {
        BlueStarY = -30;
        BlueDescent = random(MinDescent, MaxDescent);
        BlueStarSize = random(MinStarSize, MaxStarSize);
        BlueStarX = random(0, 400);
      }
      if (YellowStarY >= 450) {
        YellowStarY = -175;
        YellowDescent = random(MinDescent, MaxDescent);
        YellowStarSize = random(MinStarSize, MaxStarSize);
        YellowStarX = random(0, 400);
      }
      if (GreenStarY >= 450) {
        GreenStarY = -135;
        GreenDescent = random(MinDescent, MaxDescent);
        GreenStarSize = random(MinStarSize, MaxStarSize);
        GreenStarX = random(0, 400);
      }
      if (PurpleStarY >= 450) {
        PurpleStarY = -250;
        PurpleDescent = random(MinDescent, MaxDescent);
        PurpleStarSize = random(MinStarSize, MaxStarSize);
        PurpleStarX = random(0, 400);
      }
      if (OrangeStarY >= 450) {
        OrangeStarY = -195;
        OrangeDescent = random(MinDescent, MaxDescent);
        OrangeStarSize = random(MinStarSize, MaxStarSize);
        OrangeStarX = random(0, 400);
      }
      if (PinkStarY >= 450) {
        PinkStarY = -295;
        PinkDescent = random(MinDescent, MaxDescent);
        PinkStarSize = random(MinStarSize, MaxStarSize);
        PinkStarX = random(0, 400);
      }
      if (MagentaStarY >= 450) {
        MagentaStarY = -245;
        MagentaDescent = random(MinDescent, MaxDescent);
        MagentaStarSize = random(MinStarSize, MaxStarSize);
        MagentaStarX = random(0, 400);
      }
      if (LimeStarY >= 450) {
        LimeStarY = -300;
        LimeDescent = random(MinDescent, MaxDescent);
        LimeStarSize = random(MinStarSize, MaxStarSize);
        LimeStarX = random(0, 400);
      }
    }
    if (space == true) {
      GalaxyColor = GalaxyColor + GalacticShift;

      if (GalaxyColor <= -20) {
        GalacticShift = GalacticShift * -1;
      }

      if (GalaxyColor >= 20) {
        GalacticShift = GalacticShift * -1;
      }
    }
  }

  fill(0, 0, 0, StarWallOpaque);
  rect(0, 0, 400, 400);

  //StarWallOpaque = StarWallOpaque - 1;

  //main text
  strokeWeight(0);
  fill(MainTextFill, 0, 0);
  textSize(65);
  text("Void Cardinal", 5, 200);
  //box
  textSize(20);
  strokeWeight(5);
  fill("black");
  stroke(0);
  rect(130, 220, 140, 50);
  //clickme

  stroke(BottomTextFill, 0, 0);
  fill(0, 0, 0);
  rect(130, 220, 140, 50);

  strokeWeight(0);
  fill(BottomTextFill, 0, 0);
  text("Click to Begin", 140, 250);

  MainTextFill = MainTextFill + 3;

  if (MainTextFill >= 500) {
    MainTextFill = 500;
    BottomTextFill = BottomTextFill + 3;
  }

  if (
    mouseX >= 130 &&
    mouseX <= 270 &&
    mouseY >= 220 &&
    mouseY <= 270 &&
    BottomTextFill >= 255
  ) {
    if (mouseIsPressed) {
      screen = 0.5;
    }
  }
}
function CharacterSelect() {
  background(GalaxyColor);
  
  /*
  if (space == true) {
    strokeWeight(0);
    fill(50);
    circle(RedStarX, RedStarY, RedStarSize);
    fill(100);
    circle(BlueStarX, BlueStarY, BlueStarSize);
    fill(20);
    circle(YellowStarX, YellowStarY, YellowStarSize);
    fill(130);
    circle(GreenStarX, GreenStarY, GreenStarSize);
    fill(30);
    circle(PurpleStarX, PurpleStarY, PurpleStarSize);
    fill(5);
    circle(OrangeStarX, OrangeStarY, OrangeStarSize);
    fill(75);
    circle(PinkStarX, PinkStarY, PinkStarSize);
    fill(120);
    circle(MagentaStarX, MagentaStarY, MagentaStarSize);
    fill(140);
    circle(LimeStarX, LimeStarY, LimeStarSize);

    RedStarY = RedStarY + RedDescent;
    BlueStarY = BlueStarY + BlueDescent;
    YellowStarY = YellowStarY + YellowDescent;
    GreenStarY = GreenStarY + GreenDescent;
    PurpleStarY = PurpleStarY + PurpleDescent;
    OrangeStarY = OrangeStarY + OrangeDescent;
    PinkStarY = PinkStarY + PinkDescent;
    MagentaStarY = MagentaStarY + MagentaDescent;
    LimeStarY = LimeStarY + LimeDescent;
  }
  
  if (space == true) {
    if (RedStarY >= 450) {
      RedStarY = -100;
      RedDescent = random(MinDescent, MaxDescent);
      RedStarSize = random(MinStarSize, MaxStarSize);
      RedStarX = random(0, 400);
    }
    if (BlueStarY >= 450) {
      BlueStarY = -30;
      BlueDescent = random(MinDescent, MaxDescent);
      BlueStarSize = random(MinStarSize, MaxStarSize);
      BlueStarX = random(0, 400);
    }
    if (YellowStarY >= 450) {
      YellowStarY = -175;
      YellowDescent = random(MinDescent, MaxDescent);
      YellowStarSize = random(MinStarSize, MaxStarSize);
      YellowStarX = random(0, 400);
    }
    if (GreenStarY >= 450) {
      GreenStarY = -135;
      GreenDescent = random(MinDescent, MaxDescent);
      GreenStarSize = random(MinStarSize, MaxStarSize);
      GreenStarX = random(0, 400);
    }
    if (PurpleStarY >= 450) {
      PurpleStarY = -250;
      PurpleDescent = random(MinDescent, MaxDescent);
      PurpleStarSize = random(MinStarSize, MaxStarSize);
      PurpleStarX = random(0, 400);
    }
    if (OrangeStarY >= 450) {
      OrangeStarY = -195;
      OrangeDescent = random(MinDescent, MaxDescent);
      OrangeStarSize = random(MinStarSize, MaxStarSize);
      OrangeStarX = random(0, 400);
    }
    if (PinkStarY >= 450) {
      PinkStarY = -295;
      PinkDescent = random(MinDescent, MaxDescent);
      PinkStarSize = random(MinStarSize, MaxStarSize);
      PinkStarX = random(0, 400);
    }
    if (MagentaStarY >= 450) {
      MagentaStarY = -245;
      MagentaDescent = random(MinDescent, MaxDescent);
      MagentaStarSize = random(MinStarSize, MaxStarSize);
      MagentaStarX = random(0, 400);
    }
    if (LimeStarY >= 450) {
      LimeStarY = -300;
      LimeDescent = random(MinDescent, MaxDescent);
      LimeStarSize = random(MinStarSize, MaxStarSize);
      LimeStarX = random(0, 400);
    }
  }
  
  if (space == true) {
    GalaxyColor = GalaxyColor + GalacticShift;

    if (GalaxyColor <= -20) {
      GalacticShift = GalacticShift * -1;
    }

    if (GalaxyColor >= 20) {
      GalacticShift = GalacticShift * -1;
    }
  }
  */
  
  if (space == true){
  strokeWeight(0);
  textSize(38);
  fill("white");
  text("Choose Your Character", 2, 40);
  textSize(20);
  text("Press 0-9", 150, 60);
  text("Are you satisfied with this character?", 35, 180, 400, 400);
  fill("black");
  strokeWeight(4);
  stroke(255);
  rect(150, 207, 100, 50);
  strokeWeight(0);
  fill("white");
  textSize(50);
  text("Yes", 157, 250);

  if (mouseX >= 150 && mouseX <= 250 && mouseY >= 207 && mouseY <= 257) {
    if (mouseIsPressed) {
      screen = 1;
      if (ColorSelect == 1) {
        ColorCircle = "red";
      }
      if (ColorSelect == 2) {
        ColorCircle = "orange";
      }
      if (ColorSelect == 3) {
        ColorCircle = "yellow";
      }
      if (ColorSelect == 4) {
        ColorCircle = "lime";
      }
      if (ColorSelect == 5) {
        ColorCircle = "green";
      }
      if (ColorSelect == 6) {
        ColorCircle = "cyan";
      }
      if (ColorSelect == 7) {
        ColorCircle = "blue";
      }
      if (ColorSelect == 8) {
        ColorCircle = "purple";
      }
      if (ColorSelect == 9) {
        ColorCircle = "magenta";
      }
      if (ColorSelect == 10) {
        ColorCircle = "pink";
      }
    }
  }

  }
  
  if (space == true){
  strokeWeight(0);
  fill("red");
  circle(RedCircleX, 140, 30);

  fill("orange");
  circle(OrangeCircleX, 140, 30);

  fill("yellow");
  circle(YellowCircleX, 140, 30);

  fill("lime");
  circle(LimeCircleX, 140, 30);

  fill("green");
  circle(GreenCircleX, 140, 30);

  fill("cyan");
  circle(CyanCircleX, 140, 30);

  fill("blue");
  circle(BlueCircleX, 140, 30);

  fill("purple");
  circle(PurpleCircleX, 140, 30);

  fill("magenta");
  circle(MagentaCircleX, 140, 30);

  fill("pink");
  circle(PinkCircleX, 140, 30);

  if (ColorSelect == 1) {
    RedCircleX = 200;
    OrangeCircleX = 600;
    YellowCircleX = 1000;
    LimeCircleX = 1400;
    GreenCircleX = 1800;
    CyanCircleX = 2200;
    BlueCircleX = 2600;
    PurpleCircleX = 3000;
    MagentaCircleX = 3400;
    PinkCircleX = 3800;
  }
  if (ColorSelect == 2) {
    RedCircleX = 3000;
    OrangeCircleX = 200;
    YellowCircleX = 600;
    LimeCircleX = 1000;
    GreenCircleX = 1400;
    CyanCircleX = 1800;
    BlueCircleX = 2200;
    PurpleCircleX = 2600;
    MagentaCircleX = 3400;
    PinkCircleX = 3800;
  }
  if (ColorSelect == 3) {
    RedCircleX = 2600;
    OrangeCircleX = 3000;
    YellowCircleX = 200;
    LimeCircleX = 600;
    GreenCircleX = 1000;
    CyanCircleX = 1400;
    BlueCircleX = 1800;
    PurpleCircleX = 2200;
    MagentaCircleX = 3400;
    PinkCircleX = 3800;
  }
  if (ColorSelect == 4) {
    RedCircleX = 2200;
    OrangeCircleX = 2600;
    YellowCircleX = 3000;
    LimeCircleX = 200;
    GreenCircleX = 600;
    CyanCircleX = 1000;
    BlueCircleX = 1400;
    PurpleCircleX = 1800;
    MagentaCircleX = 3400;
    PinkCircleX = 3800;
  }
  if (ColorSelect == 5) {
    RedCircleX = 1800;
    OrangeCircleX = 2200;
    YellowCircleX = 2600;
    LimeCircleX = 3000;
    GreenCircleX = 200;
    CyanCircleX = 600;
    BlueCircleX = 1000;
    PurpleCircleX = 1400;
    MagentaCircleX = 3400;
    PinkCircleX = 3800;
  }
  if (ColorSelect == 6) {
    RedCircleX = 1400;
    OrangeCircleX = 1800;
    YellowCircleX = 2200;
    LimeCircleX = 2600;
    GreenCircleX = 3000;
    CyanCircleX = 200;
    BlueCircleX = 600;
    PurpleCircleX = 1000;
    MagentaCircleX = 3400;
    PinkCircleX = 3800;
  }
  if (ColorSelect == 7) {
    RedCircleX = 1000;
    OrangeCircleX = 1400;
    YellowCircleX = 1800;
    LimeCircleX = 2200;
    GreenCircleX = 2600;
    CyanCircleX = 3000;
    BlueCircleX = 200;
    PurpleCircleX = 600;
    MagentaCircleX = 3400;
    PinkCircleX = 3800;
  }
  if (ColorSelect == 8) {
    RedCircleX = 600;
    OrangeCircleX = 1000;
    YellowCircleX = 1400;
    LimeCircleX = 1800;
    GreenCircleX = 2200;
    CyanCircleX = 2600;
    BlueCircleX = 3000;
    PurpleCircleX = 200;
    MagentaCircleX = 3400;
    PinkCircleX = 3800;
  }
  if (ColorSelect == 9) {
    RedCircleX = 600;
    OrangeCircleX = 1000;
    YellowCircleX = 1400;
    LimeCircleX = 1800;
    GreenCircleX = 2200;
    CyanCircleX = 2600;
    BlueCircleX = 3000;
    PurpleCircleX = 3400;
    MagentaCircleX = 200;
    PinkCircleX = 3800;
  }
  if (ColorSelect == 10) {
    RedCircleX = 600;
    OrangeCircleX = 1000;
    YellowCircleX = 1400;
    LimeCircleX = 1800;
    GreenCircleX = 2200;
    CyanCircleX = 2600;
    BlueCircleX = 3000;
    PurpleCircleX = 3800;
    MagentaCircleX = 3400;
    PinkCircleX = 200;
  }
}
  
  if (space == true){
    
  if (keyIsDown(49)) {
    ColorSelect = 1;
  }

  if (keyIsDown(50)) {
    ColorSelect = 2;
  }

  if (keyIsDown(51)) {
    ColorSelect = 3;
  }

  if (keyIsDown(52)) {
    ColorSelect = 4;
  }

  if (keyIsDown(53)) {
    ColorSelect = 5;
  }

  if (keyIsDown(54)) {
    ColorSelect = 6;
  }

  if (keyIsDown(55)) {
    ColorSelect = 7;
  }

  if (keyIsDown(56)) {
    ColorSelect = 8;
  }

  if (keyIsDown(57)) {
    ColorSelect = 9;
  }

  if (keyIsDown(48)) {
    ColorSelect = 10;
  }
  }
  
  if (space == true){
  
  //Up Arrow / W
  strokeWeight(3);
  stroke(255);
  fill(GalaxyColor);
  rect(95, 270, 80, 50, 20);
  //Down Arrow / S 
  strokeWeight(3);
  stroke(255);
  fill(GalaxyColor);
  rect(95, 330, 80, 50, 20);  
  //Left Arrow / A 
  strokeWeight(3);
  stroke(255);
  fill(GalaxyColor);
  rect(5, 330, 80, 50, 20);    
  //Right Arrow / D 
  strokeWeight(3);
  stroke(255);
  fill(GalaxyColor);
  rect(185, 330, 80, 50, 20); 
  
  strokeWeight(0);
  textSize(30);
  fill(255);
  text("W", 105, 305);
  
  strokeWeight(0);
  textSize(30);
  fill(255);
  text("S", 105, 365); 
    
  strokeWeight(0);
  textSize(30);
  fill(255);
  text("A", 15, 365);  
    
  strokeWeight(0);
  textSize(30);
  fill(255);
  text("D", 195, 365);   
    
  fill(255);  
  rect(145, 290, 10, 25);
  triangle(135, 290, 165, 290,150, 275);
    
  fill(255);
  rect(145, 335, 10, 25);
  triangle(135, 360, 165, 360,150, 375);
  
  fill(255);
  rect(55, 350, 25, 10);
  triangle(55, 340, 55, 370, 40, 355);
    
  fill(255);  
  rect(220, 350, 25, 10);  
  triangle(245, 340, 245, 370, 260, 355)
     
  fill(255); 
  textSize(30);
  text("Click to Shoot", 280, 290, 120, 200)
    
    
  }
  
}

function EmptyTown() {
  background(50);
  //The Destroyed Town
  fill(TownLetterColor);
  fill("black");
  rect(0, 0, 155, 30);
  textSize(20);
  fill("white");
  text("Destroyed Town", 5, 20);

  fill("yellow");
  circle(MysteryOrbX, MysteryOrbY, 50);

  //The way to Field
  if (y > 387.5 && item1 == false) {
    screen = 2;
    y = 50;
  }

  if (y > 387.5 && item1 == true) {
    y = 387.5;
  }

  //The way to Ocean, only if you have the Field Orb
  if (
    y < 12.5 &&
    item1 == true &&
    item2 == false &&
    i1X == 1000 &&
    i1Y == 1000
  ) {
    screen = 3;
    y = 350;
  }

  if (y < 12.5 && (item1 == false || item2 == true)) {
    y = 12.5;
  }
  //This way to Tundra, only if you have the Ocean Orb
  if (
    x < 12.5 &&
    item2 == true &&
    item3 == false &&
    i2X == 1000 &&
    i2Y == 1000
  ) {
    screen = 4;
    x = 350;
  }

  if (x < 12.5 && (item2 == false || item3 == true)) {
    x = 12.5;
  }
  //This way to Desert, only if you have the Tundra Orb
  if (
    x > 387.5 &&
    item3 == true &&
    item4 == false &&
    i3X == 1000 &&
    i3Y == 1000
  ) {
    screen = 5;
    x = 50;
  }

  if (x > 387.5 && (item3 == false || item4 == true)) {
    x = 387.5;
  }
}
function Arrow() {
  fill(DownArrowColor, DownArrowColor, DownArrowColor, DownArrowOpaque);
  noStroke();
  rect(190, 150, 20, 100);
  triangle(200, 275, 175, 250, 225, 250);

  if (item1 == true) {
    DownArrowColor = 50;
    DownArrowOpaque = 0;

    fill(UpArrowColor, UpArrowColor, UpArrowColor, UpArrowOpaque);
    noStroke();
    rect(190, 150, 20, 100);
    triangle(200, 125, 175, 150, 225, 150);
  }

  if (item1 == true && item2 == true) {
    UpArrowColor = 50;
    UpArrowOpaque = 0;

    fill(LeftArrowColor, LeftArrowColor, LeftArrowColor, LeftArrowOpaque);
    noStroke();
    rect(150, 190, 100, 20);
    triangle(125, 200, 150, 175, 150, 225);
  }

  if (item1 == true && item2 == true && item3 == true) {
    LeftArrowColor = 50;
    LeftArrowOpaque = 0;

    fill(RightArrowColor, RightArrowColor, RightArrowColor, RightArrowOpaque);
    noStroke();
    rect(150, 190, 100, 20);
    triangle(275, 200, 250, 175, 250, 225);
  }

  if (item1 == true && item2 == true && item3 == true && item4 == true) {
    RightArrowColor = 50;
    RightArrowOpaque = 0;
  }
}
function Field() {
  background("green");
  textSize(20);
  fill("black");
  rect(0, 0, 125, 30);
  fill("white");
  text("Divine Fields", 5, 20);
  //This way back to Town
  if (y < 0) {
    screen = 1;
    y = 350;
  }
  //This wall to the Boss Battle
  if (y > 400 && FieldEntrSkip == false) {
    y = 50;
    screen = 2.1;
  }
  if (y > 400 && FieldEntrSkip == true) {
    y = 50;
    screen = 2.3;
  }
  //Wall
  if (x > 387.5) {
    x = 387.5;
  }

  if (x < 12.5) {
    x = 12.5;
  }
}
function Tundra() {
  background("white");
  fill("black");
  rect(0, 0, 160, 30);
  textSize(20);
  fill("white");
  text("Fated Frostlands", 5, 20);

  if (y < 12.5) {
    y = 12.5;
  }

  if (y > 387.5) {
    y = 387.5;
  }
  //This way back to town
  if (x > 400) {
    x = 50;
    screen = 1;
  }
  //To the Boss
  if (x < 0 && TundraEntrSkip == true) {
    x = 350;
    screen = 4.3;
  }

  if (x < 0 && TundraEntrSkip == false) {
    x = 350;
    screen = 4.1;
  }
}
function Ocean() {
  background(0, 0, 50);
  fill("black");
  rect(0, 0, 125, 30);
  fill("white");
  textSize(20);
  text("Sacred Seas", 5, 20);
  //To the Boss Battle
  if (y < 0 && OceanEntrSkip == false) {
    y = 350;
    screen = 3.1;
  }

  if (y < 0 && OceanEntrSkip == true) {
    y = 350;
    screen = 3.3;
  }

  //Back to Town
  if (y > 400) {
    y = 50;
    screen = 1;
  }

  if (x > 387.5) {
    x = 387.5;
  }

  if (x < 12.5) {
    x = 12.5;
  }
}
function Desert() {
  background(225, 140, 0);
  fill("black");
  rect(0, 0, 150, 30);
  textSize(20);
  fill("white");
  text("Destiny Desert", 5, 20);

  if (y < 12.5) {
    y = 12.5;
  }

  if (y > 387.5) {
    y = 387.5;
  }
  //To the Boss
  if (x > 400 && DesertEntrSkip == true) {
    x = 50;
    screen = 5.3;
  }
  if (x > 400 && DesertEntrSkip == false) {
    x = 50;
    screen = 5.1;
  }
  //Back to town
  if (x < 0) {
    x = 350;
    screen = 1;
  }
}

function Tunnel() {
  background(109, 56, 107);
  noStroke();
  fill(101, 67, 33);
  rect(135, 0, 130, 400);
  fill(0, 0, 0, 100);
  rect(0, 0, 400, 400);
  fill(0, 0, 255);
  quad(200, 0, 170, 25, 200, 50, 230, 25);
  fill(0, 0, 255);
  quad(200, 50, 170, 75, 200, 100, 230, 75);
  fill(0, 0, 255);
  quad(200, 100, 170, 125, 200, 150, 230, 125);
  fill(0, 0, 255);
  quad(200, 150, 170, 175, 200, 200, 230, 175);
  fill(0, 0, 255);
  quad(200, 200, 170, 225, 200, 250, 230, 225);
  fill(0, 0, 255);
  quad(200, 250, 170, 275, 200, 300, 230, 275);
  fill(0, 0, 255);
  quad(200, 300, 170, 325, 200, 350, 230, 325);
  fill(0, 0, 255);
  quad(200, 350, 170, 375, 200, 400, 230, 375);
  fill(255, 255, 255, 100);
  circle(200, 400, 25);
  fill(255, 255, 255, 100);
  circle(200, 400, 45);
  fill(255, 255, 255, 100);
  circle(200, 400, 65);
  fill(255, 255, 255, 100);
  circle(200, 400, 85);
  fill(255, 255, 255, 100);
  circle(200, 400, 105);
  fill(255, 255, 255, 100);
  circle(200, 400, 125);

  fill("black");
  rect(0, 0, 95, 50);
  fill("white");
  textSize(50);
  text("???", 5, 3, 130, 50);

  if (x - 12.5 <= 135) {
    x = 147.5;
  }
  if (x + 12.5 >= 265) {
    x = 252.5;
  }

  if (y - 12.5 <= 0) {
    y = 12.5;
  }

  if (y >= 400) {
    screen = 7.9;
  }
}
function Cavern() {
  background(50, 0, 50);

  if (space == true) {
    //Main Body
    strokeWeight(0);
    fill(218, 112, 214);
    circle(200, 100, 100);
    strokeWeight(0);
    //Mouth
    fill(0);
    ellipse(200, 110, 75, 50);
    //Mouth Smiler
    fill(218, 112, 214);
    ellipse(200, 100, 75, 50);

    //Left Eye
    fill(0);
    ellipse(180, 90, 25);
    //Left Eye Curver
    fill(218, 112, 214);
    ellipse(175, 95, 25);

    //Right Eye
    fill(0);
    ellipse(220, 90, 25);
    //Right Eye Curver
    fill(218, 112, 214);
    ellipse(225, 95, 25);
  }

  fill(0, 0, 0, CavernShadow);
  rect(0, 0, 400, 400);

  fill(ColorCircle);
  circle(CavernCutX, CavernCutY, 25);

  CavernCutY = CavernCutY + 1;

  if (CavernCutY >= 325) {
    CavernCutY = 325;
    CavernShadow = CavernShadow - 2;
  }

  if (CavernShadow <= -100) {
    screen = 7;
    x = 200;
    y = 325;
  }
}

function FieldOrb() {
  fill("green");
  circle(i1X, i1Y, 20);
  //Touching the Field Orb
  if (
    x + 12.5 >= i1X - 10 &&
    x - 12.5 <= i1X + 10 &&
    y + 12.5 >= i1Y - 10 &&
    y - 12.5 <= i1Y + 10
  ) {
    i1X = 1000;
    i1Y = 1000;
    item1 = true;
  }
}
function OceanOrb() {
  fill("blue");
  circle(i2X, i2Y, 20);
  //Touching the Ocean Orb
  if (
    x + 12.5 >= i2X - 10 &&
    x - 12.5 <= i2X + 10 &&
    y + 12.5 >= i2Y - 10 &&
    y - 12.5 <= i2Y + 10
  ) {
    i2X = 1000;
    i2Y = 1000;
    item2 = true;
  }
}
function TundraOrb() {
  fill("white");
  circle(i3X, i3Y, 20);
  //Touching the Tundra Orb
  if (
    x + 12.5 >= i3X - 10 &&
    x - 12.5 <= i3X + 10 &&
    y + 12.5 >= i3Y - 10 &&
    y - 12.5 <= i3Y + 10
  ) {
    i3X = 1000;
    i3Y = 1000;
    item3 = true;
  }
}
function DesertOrb() {
  fill("orange");
  circle(i4X, i4Y, 20);
  //Touching the Desert Orb
  if (
    x + 12.5 >= i4X - 10 &&
    x - 12.5 <= i4X + 10 &&
    y + 12.5 >= i4Y - 10 &&
    y - 12.5 <= i4Y + 10
  ) {
    i4X = 1000;
    i4Y = 1000;
    item4 = true;
  }
}
function EternalOrb() {
  fill("black");
  quad(ShapeX1, ShapeY1, ShapeX2, ShapeY2, ShapeX3, ShapeY3, ShapeX4, ShapeY4);

  quad(ShapeX5, ShapeY5, ShapeX6, ShapeY6, ShapeX7, ShapeY7, ShapeX8, ShapeY8);

  if (ShapeColor == "yellow") {
    ShapeX1 = random(ShapeMin, ShapeMax);
    ShapeX2 = random(ShapeMin, ShapeMax);
    ShapeX3 = random(ShapeMin, ShapeMax);
    ShapeX4 = random(ShapeMin, ShapeMax);

    ShapeY1 = random(ShapeMin, ShapeMax);
    ShapeY2 = random(ShapeMin, ShapeMax);
    ShapeY3 = random(ShapeMin, ShapeMax);
    ShapeY4 = random(ShapeMin, ShapeMax);

    ShapeX5 = random(ShapeMin, ShapeMax);
    ShapeX6 = random(ShapeMin, ShapeMax);
    ShapeX7 = random(ShapeMin, ShapeMax);
    ShapeX8 = random(ShapeMin, ShapeMax);

    ShapeY5 = random(ShapeMin, ShapeMax);
    ShapeY6 = random(ShapeMin, ShapeMax);
    ShapeY7 = random(ShapeMin, ShapeMax);
    ShapeY8 = random(ShapeMin, ShapeMax);
  }

  fill(0);
  circle(i0X, i0Y, 50);
  textSize(15);
  TownLetterColor = 50;
  MysteryOrbX = 1000;
  MysteryOrbY = 1000;
  //fill("white");
  //text("Enter the Void", textX, textY);
  fill(0);
  //text("Within lies what scattered the Legendary Orbs", TextXX + 10, TextYY);
  //text("Prepare for Battle", TextXX + 100, TextYY + 20);
  //Entering the Void, no turning back
  if (
    x + 12.5 >= i0X - 25 &&
    x - 12.5 <= i0X + 25 &&
    y + 12.5 >= i0Y - 25 &&
    y - 12.5 <= i0Y + 25
  ) {
    i0X = 1000;
    i0Y = 1000;
    textX = 1000;
    textY = 1000;
    item0 = true;
    TextXX = 1000;
    TextYY = 1000;
    screen = 6.3;

    if (y > 390) {
      y = 390;
    }

    if (x > 390) {
      x = 390;
    }

    if (x < 10) {
      x = 10;
    }

    if (y < 10) {
      y = 10;
    }
  }
}

function VoidWalkway() {
  background(0);
  fill("black");
  rect(0, 0, 90, 40);
  fill(VoidPathTextShade);
  textSize(30);
  text("Void Path", 5, 25);
  fill(VoidPathColor);
  rect(185, 0, 30, 400);

  if (VoidWalkCutY <= 387) {
    VoidColorTiming = VoidColorTiming + VoidColorChange;
  }

  if (VoidColorTiming >= 1 && VoidColorTiming < 11) {
    VoidPathColor = "red";
  }
  if (VoidColorTiming >= 11 && VoidColorTiming < 21) {
    VoidPathColor = "orange";
  }
  if (VoidColorTiming >= 21 && VoidColorTiming < 31) {
    VoidPathColor = "yellow";
  }
  if (VoidColorTiming >= 31 && VoidColorTiming < 41) {
    VoidPathColor = "lime";
  }
  if (VoidColorTiming >= 41 && VoidColorTiming < 51) {
    VoidPathColor = "green";
  }
  if (VoidColorTiming >= 51 && VoidColorTiming < 61) {
    VoidPathColor = "cyan";
  }
  if (VoidColorTiming >= 61 && VoidColorTiming < 71) {
    VoidPathColor = "indigo";
  }
  if (VoidColorTiming >= 81 && VoidColorTiming < 91) {
    VoidPathColor = "purple";
  }
  if (VoidColorTiming >= 91 && VoidColorTiming < 101) {
    VoidPathColor = "indigo";
  }

  if (VoidColorTiming == 1) {
    VoidColorChange = VoidColorChange * 1;
  }
  if (VoidColorTiming > 101) {
    VoidColorChange = VoidColorChange * -1;
  }
  if (VoidColorTiming < 1) {
    VoidColorChange = VoidColorChange * -1;
  }

  fill(ColorCircle);
  circle(VoidWalkCutX, VoidWalkCutY, 25);
  VoidWalkCutY = VoidWalkCutY - 0.5;

  fill(VoidFieldOrbColor);
  circle(100, 350, 25);
  circle(300, 350, 25);

  if (VoidWalkCutY <= 350) {
    VoidFieldOrbColor = "green";
  }

  fill(VoidOceanOrbColor);
  circle(100, 250, 25);
  circle(300, 250, 25);

  if (VoidWalkCutY <= 250) {
    VoidOceanOrbColor = "blue";
  }

  fill(VoidTundraOrbColor);
  circle(100, 150, 25);
  circle(300, 150, 25);

  if (VoidWalkCutY <= 150) {
    VoidTundraOrbColor = "white";
  }

  fill(VoidDesertOrbColor);
  circle(100, 50, 25);
  circle(300, 50, 25);

  if (VoidWalkCutY <= 50) {
    VoidDesertOrbColor = "orange";
  }

  if (VoidWalkCutY <= -25) {
    screen = 6.6;
  }
}
function VoidHall() {
  background(0);
  fill("white");
  textSize(30);
  text("Void Hall", 5, 25);
  fill(ColorCircle);
  circle(VoidHallCutX, VoidHallCutY, 25);

  VoidHallCutY = VoidHallCutY - 0.5;

  if (VoidHallCutY <= 350) {
    VoidHallCutY = 350;
    VoidHallTransform = VoidHallTransform + 1;
  }

  if (VoidHallTransform >= 100) {
    VoidHallFieldX = VoidHallFieldX + 0.5;
    if (VoidHallFieldX >= 200) {
      VoidHallFieldX = 200;
    }
    VoidHallOceanX = VoidHallOceanX - 0.5;
    if (VoidHallOceanX <= 200) {
      VoidHallOceanX = 200;
    }
    VoidHallTundraY = VoidHallTundraY - 0.5;
    if (VoidHallTundraY <= 200) {
      VoidHallTundraY = 200;
    }
    VoidHallDesertY = VoidHallDesertY + 0.5;
    if (VoidHallDesertY >= 200) {
      VoidHallDesertY = 200;
    }
  }
  //Field
  //left
  fill(0, 255, 0);
  circle(VoidHallFieldX, 200, VoidOrbSize);
  //Ocean
  //right
  fill(0, 0, 255);
  circle(VoidHallOceanX, 200, VoidOrbSize);
  //Tundra
  //down
  fill(255);
  circle(200, VoidHallTundraY, VoidOrbSize);
  //Desert
  //up
  fill(255, 165, 0);
  circle(200, VoidHallDesertY, VoidOrbSize);

  //Final Boss
  fill(10);
  circle(VoidBossCutX, VoidBossCutY, VoidBossCutSize);
  fill(0);
  ellipse(
    VoidBossCutX,
    VoidBossCutY,
    (95 / 100) * VoidBossCutSize,
    VoidBossCutSize / 2
  );
  fill("red");
  ellipse(VoidBossCutX, VoidBossCutY, VoidBossCutSize / 5, VoidBossCutSize / 2);

  fill(255, 0, 0);
  circle(200, 200, RisingDarkness);
  circle(100, 200, RisingDarkness);
  circle(300, 200, RisingDarkness);
  circle(200, 100, RisingDarkness);
  circle(200, 300, RisingDarkness);
  circle(100, 100, RisingDarkness);
  circle(100, 300, RisingDarkness);
  circle(300, 100, RisingDarkness);
  circle(300, 300, RisingDarkness);

  if (VoidHallTransform >= 250) {
    VoidBossCutSize = VoidBossCutSize - 0.5;
    VoidOrbSize = 0;
    if (VoidBossCutSize <= 0) {
      VoidBossCutSize = 0;
    }
  }

  if (VoidHallTransform >= 500) {
    RisingDarkness = RisingDarkness + 10;
    VoidFusion = VoidFusion + 2;
  }

  if (VoidFusion >= 100) {
    screen = 6;
  }
}
function Void() {
  background(0);
  noStroke();
  //speed = 3;
  fill(VoidBarrier);
  rect(0, 250, 400, 10);
  textSize(30);
  //text("Left Click To Shoot", TipX, TipY);

  if (mouseIsPressed) {
    if (mouseButton === LEFT) shoot = true;
    shootX = x;
    shootY = y + 5;
    TipX = 1000;
    TipY = 1000;
  }
  //You can shoot now
  if (shoot == true) {
    shootY = shootY - 10;
    //Attack
    fill(ColorCircle);
    circle(shootX, shootY, 15);
  }
  //You're trapped
  if (y < 275) {
    y = 275;
    VoidBarrier = 20;
  } else {
    VoidBarrier = 0;
  }

  if (y > 387.5) {
    y = 387.5;
  }

  if (x > 386.5) {
    x = 386.5;
  }

  if (x < 13.5) {
    x = 13.5;
  }

  /*
  //Field
  //Left
  fill(BossFieldOrb);
  circle(bossX - 75, bossY, 25);
  //Ocean
  //Right
  fill(BossOceanOrb);
  circle(bossX + 75, bossY, 25);
  //Tundra
  //Down
  fill(BossTundraOrb);
  circle(bossX, bossY + 75, 25);
  //Desert
  //Up
  fill(BossDesertOrb);
  circle(bossX, bossY - 75, 25);
  */
  
  //Orb
  push();
  translate(bossX, bossY);
  rotate(BossOrbAngle);
  BossOrbAngle += BossOrbRotate;
  
  fill(BossFieldOrb);
  circle(-75, 0, 25);
  
  fill(BossOceanOrb);
  circle(75, 0, 25);
  
  fill(BossTundraOrb);
  circle(0, 75, 25);
  
  fill(BossDesertOrb);
  circle(0, -75, 25);
  
  pop(); 
  
  
  //OrbColorChange = OrbColorChange + OrbShift;

  /*
  if (OrbColorChange >= 0 && OrbColorChange <= 25) {
    BossFieldOrb = "lime";
    BossOceanOrb = "blue";
    BossTundraOrb = "white";
    BossDesertOrb = "orange";
  }
  if (OrbColorChange > 25 && OrbColorChange <= 50) {
    BossFieldOrb = "white";
    BossOceanOrb = "orange";
    BossTundraOrb = "blue";
    BossDesertOrb = "lime";
  }
  if (OrbColorChange > 50 && OrbColorChange <= 75) {
    BossFieldOrb = "blue";
    BossOceanOrb = "lime";
    BossTundraOrb = "orange";
    BossDesertOrb = "white";
  }
  if (OrbColorChange > 75 && OrbColorChange <= 100) {
    BossFieldOrb = "orange";
    BossOceanOrb = "white";
    BossTundraOrb = "lime";
    BossDesertOrb = "blue";
  }
  if (OrbColorChange > 100) {
    OrbColorChange = 0;
  }
  */
  
}
function FinalBoss() {
  fill(BossColor);
  circle(bossX, bossY, 100);
  fill(0);
  ellipse(bossX, bossY, 95, 50);
  fill("red");
  ellipse(bossX, bossY, 20, 50);
  //Boss moving left and right
  if (bossX == 200) {
    bosspeed = bosspeed * 1;
  } else if (bossX >= 310) {
    bosspeed = bosspeed * -1;
  }
  bossX = bossX + bosspeed;

  if (bossX <= 90) {
    bosspeed = bosspeed + 7;
  }
  //The Boss's Health bar
  fill("grey");
  rect(0, -30, 400, 20);
  fill(FinalBossBar);
  rect(0, -30, Health, 20);
  //Shooting the Boss
  if (
    shootX + 7.5 >= bossX - 50 &&
    shootX + 7.5 <= bossX + 50 &&
    shootY + 7.5 >= bossY - 50 &&
    shootY - 7.5 <= bossY + 50
  ) {
    Health = Health - TrueShotDamage;
  }

  if (Health > 200) {
    FinalBossBar = "green";
  }

  if (Health <= 200 && Health > 50) {
    FinalBossBar = "yellow";
  }
  if (Health <= 50) {
    FinalBossBar = "red";
  }

  //Bringing the Boss's Health to zero
  if (Health <= 0) {
    screen = -3;
  }
}

function WhiteCircle() {
  fill("white");
  circle(WhiteCirX1, WhiteCirY1, 20);

  WhiteCirY1 = WhiteCirY1 - 7;

  if (WhiteCirY1 <= WhiteCircleReturn) {
    WhiteCirY1 = 6000;
    //WhiteCircleReturn = random(-400, -600);
  }
  //Getting hit
  if (
    x + 12.5 >= WhiteCirX1 - 10 &&
    x - 12.5 <= WhiteCirX1 + 10 &&
    y + 12.5 >= WhiteCirY1 - 10 &&
    y - 12.5 <= WhiteCirY1 + 10
  ) {
    screen = -1;
    item0 = false;
    itemAll = false;
    item1 = false;
    item2 = false;
    item3 = false;
  }

  fill("white");
  circle(WhiteCirX2, WhiteCirY2, 20);

  WhiteCirY2 = WhiteCirY2 - 7;

  if (WhiteCirY2 <= WhiteCircleReturn) {
    WhiteCirY2 = 6000;
    //WhiteCircleReturn = random(-400, -600);
  }

  if (
    x + 12.5 >= WhiteCirX2 - 10 &&
    x - 12.5 <= WhiteCirX2 + 10 &&
    y + 12.5 >= WhiteCirY2 - 10 &&
    y - 12.5 <= WhiteCirY2 + 10
  ) {
    screen = -1;
    item0 = false;
    itemAll = false;
    item1 = false;
    item2 = false;
    item3 = false;
  }

  fill("white");
  circle(WhiteCirX3, WhiteCirY3, 20);

  WhiteCirY3 = WhiteCirY3 - 7;

  if (WhiteCirY3 <= WhiteCircleReturn) {
    WhiteCirY3 = 6000;
    //WhiteCircleReturn = random(-400, -600);
  }

  if (
    x + 12.5 >= WhiteCirX3 - 10 &&
    x - 12.5 <= WhiteCirX3 + 10 &&
    y + 12.5 >= WhiteCirY3 - 10 &&
    y - 12.5 <= WhiteCirY3 + 10
  ) {
    screen = -1;
    item0 = false;
    itemAll = false;
    item1 = false;
    item2 = false;
    item3 = false;
  }

  fill("white");
  circle(WhiteCirX4, WhiteCirY4, 20);

  WhiteCirY4 = WhiteCirY4 - 7;

  if (WhiteCirY4 <= WhiteCircleReturn) {
    WhiteCirY4 = 6000;
    //WhiteCircleReturn = random(-400, -600);
  }

  if (
    x + 12.5 >= WhiteCirX4 - 10 &&
    x - 12.5 <= WhiteCirX4 + 10 &&
    y + 12.5 >= WhiteCirY4 - 10 &&
    y - 12.5 <= WhiteCirY4 + 10
  ) {
    screen = -1;
    item0 = false;
    itemAll = false;
    item1 = false;
    item2 = false;
    item3 = false;
  }

  fill("white");
  circle(WhiteCirX5, WhiteCirY5, 20);

  WhiteCirY5 = WhiteCirY5 + 7;

  if (WhiteCirY5 >= WhiteCircleReturn2) {
    WhiteCirY5 = -6100;
    //WhiteCircleReturn2 = random(800, 1000);
  }

  if (
    x + 12.5 >= WhiteCirX5 - 10 &&
    x - 12.5 <= WhiteCirX5 + 10 &&
    y + 12.5 >= WhiteCirY5 - 10 &&
    y - 12.5 <= WhiteCirY5 + 10
  ) {
    screen = -1;
    item0 = false;

    itemAll = false;
    item1 = false;
    item2 = false;
    item3 = false;
  }

  fill("white");
  circle(WhiteCirX6, WhiteCirY6, 20);

  WhiteCirY6 = WhiteCirY6 + 7;

  if (WhiteCirY6 >= WhiteCircleReturn2) {
    WhiteCirY6 = -6100;
    //WhiteCircleReturn2 = random(800, 1000);
  }

  if (
    x + 12.5 >= WhiteCirX6 - 10 &&
    x - 12.5 <= WhiteCirX6 + 10 &&
    y + 12.5 >= WhiteCirY6 - 10 &&
    y - 12.5 <= WhiteCirY6 + 10
  ) {
    screen = -1;
    item0 = false;

    itemAll = false;
    item1 = false;
    item2 = false;
    item3 = false;
  }

  fill("white");
  circle(WhiteCirX7, WhiteCirY7, 20);

  WhiteCirY7 = WhiteCirY7 + 7;

  if (WhiteCirY7 >= WhiteCircleReturn2) {
    WhiteCirY7 = -6100;
    //WhiteCircleReturn2 = random(800, 1000);
  }

  if (
    x + 12.5 >= WhiteCirX7 - 10 &&
    x - 12.5 <= WhiteCirX7 + 10 &&
    y + 12.5 >= WhiteCirY7 - 10 &&
    y - 12.5 <= WhiteCirY7 + 10
  ) {
    screen = -1;
    item0 = false;
    //Death();
    itemAll = false;
    item1 = false;
    item2 = false;
    item3 = false;
  }
}
function GreyRectangle() {
  fill("grey");
  rect(GreyRectX1, GreyRectY1, 500, 70);

  GreyRectX1 = GreyRectX1 + 5;

  if (GreyRectX1 >= DarkRectReturn) {
    GreyRectX1 = -2500;
    DarkRectReturn = random(2800, 4800);
  }
  //Getting hit
  if (
    GreyRectX1 + 500 >= x - 12.5 &&
    GreyRectX1 <= x + 12.5 &&
    ((GreyRectY1 <= y + 12.5 && GreyRectY1 + 70 >= y - 12.5) ||
      (y + 12.5 <= GreyRectY1 + 70 && y + 12.5 >= GreyAttackY1))
  ) {
    screen = -1;
    item0 = false;
    itemAll = false;
    item1 = false;
    item2 = false;
    item3 = false;
  }

  fill("grey");
  rect(GreyRectX2, GreyRectY2, 500, 70);

  GreyRectX2 = GreyRectX2 - 5;

  if (GreyRectX2 <= DarkRectReturn2) {
    GreyRectX2 = 2500;
    DarkRectReturn2 = random(-2800, -4800);
  }

  if (
    GreyRectX2 + 500 >= x - 12.5 &&
    GreyRectX2 <= x + 12.5 &&
    ((GreyRectY2 <= y + 12.5 && GreyRectY2 + 70 >= y - 12.5) ||
      (y + 12.5 <= GreyRectY2 + 70 && y + 12.5 >= GreyRectY2))
  ) {
    screen = -1;
    item0 = false;
    itemAll = false;
    item1 = false;
    item2 = false;
    item3 = false;
  }
}
function DarkGreyTri() {
  fill(100);
  triangle(
    DGreyTriX1,
    DGreyTriY1,
    DGreyTriX1 - 70,
    DGreyTriY1 - 20,
    DGreyTriX1 - 70,
    DGreyTriY1 + 20
  );

  DGreyTriX1 = DGreyTriX1 + 10;

  if (DGreyTriX1 >= DarkGreyTriReturn) {
    DGreyTriX1 = -6000;
    DarkGreyTriReturn = random(3800, 5800);
  }
  //Getting hit
  if (
    DGreyTriX1 >= x - 12.5 &&
    DGreyTriX1 - 70 <= x + 12.5 &&
    ((DGreyTriY1 - 20 <= y + 12.5 && DGreyTriY1 + 20 >= y - 12.5) ||
      (y + 12.5 <= DGreyTriY1 + 20 && y + 12.5 >= DGreyTriY1 - 20))
  ) {
    screen = -1;
    item0 = false;
    itemAll = false;
    item1 = false;
    item2 = false;
    item3 = false;
  }

  fill(100);
  triangle(
    DGreyTriX2,
    DGreyTriY2,
    DGreyTriX2 + 70,
    DGreyTriY2 - 20,
    DGreyTriX2 + 70,
    DGreyTriY2 + 20
  );

  DGreyTriX2 = DGreyTriX2 - 10;

  if (DGreyTriX2 <= DarkGreyTriReturn2) {
    DGreyTriX2 = 6400;
    DarkGreyTriReturn2 = random(-3800, -5800);
  }

  if (
    DGreyTriX2 <= x - 12.5 &&
    DGreyTriX2 + 70 >= x + 12.5 &&
    ((DGreyTriY2 - 20 <= y + 12.5 && DGreyTriY2 + 20 >= y - 12.5) ||
      (y + 12.5 <= DGreyTriY2 + 20 && y + 12.5 >= DGreyTriY2 - 20))
  ) {
    screen = -1;
    item0 = false;
    itemAll = false;
    item1 = false;
    item2 = false;
    item3 = false;
  }

  fill(100);
  triangle(
    DGreyTriX3,
    DGreyTriY3,
    DGreyTriX3 + 20,
    DGreyTriY3 + 70,
    DGreyTriX3 - 20,
    DGreyTriY3 + 70
  );

  DGreyTriY3 = DGreyTriY3 - 10;

  if (DGreyTriY3 <= DarkGreyTriReturn3) {
    DGreyTriY3 = 6400;
    DarkGreyTriReturn3 = random(-3800, -5800);
  }

  if (
    DGreyTriX3 >= x - 12.5 &&
    DGreyTriX3 - 20 <= x + 12.5 &&
    ((DGreyTriY3 - 20 <= y + 12.5 && DGreyTriY3 + 20 >= y - 12.5) ||
      (y + 12.5 <= DGreyTriY3 + 20 && y + 12.5 >= DGreyTriY3 - 20))
  ) {
    screen = -1;
    item0 = false;
    itemAll = false;
    item1 = false;
    item2 = false;
    item3 = false;
  }
  //The Ruse Attack
  fill(50);
  triangle(
    DGreyTriX4,
    DGreyTriY4,
    DGreyTriX4 + 20,
    DGreyTriY4 - 70,
    DGreyTriX4 - 20,
    DGreyTriY4 - 70
  );

  DGreyTriY4 = DGreyTriY4 + 10;

  if (DGreyTriY4 >= DarkGreyTriReturn4) {
    DGreyTriY4 = -6000;
    DarkGreyTriReturn4 = random(3800, 5800);
  }

  if (
    DGreyTriX4 >= x - 12.5 &&
    DGreyTriX4 + 70 <= x + 12.5 &&
    ((DGreyTriY4 - 20 <= y + 12.5 && DGreyTriY4 + 20 >= y - 12.5) ||
      (y + 12.5 <= DGreyTriY4 + 20 && y + 12.5 >= DGreyTriY4 - 20))
  ) {
    screen = -1;
    item0 = false;
    itemAll = false;
    item1 = false;
    item2 = false;
    item3 = false;
  }
}
function WhiteRect() {
  fill("white");
  rect(WhiteRectX1, WhiteRectY1, 20, 70);

  WhiteRectX1 = WhiteRectX1 + 6;

  if (WhiteRectX1 >= WhiteRectReturn) {
    WhiteRectX1 = -3800;
    WhiteRectReturn = random(4000, 6000);
  }
  //Getting hit
  if (
    WhiteRectX1 + 20 >= x - 12.5 &&
    WhiteRectX1 <= x + 12.5 &&
    ((WhiteRectY1 <= y + 12.5 && WhiteRectY1 + 70 >= y - 12.5) ||
      (y + 12.5 <= WhiteRectY1 + 70 && y + 12.5 >= WhiteRectY1))
  ) {
    screen = -1;
    item0 = false;
    itemAll = false;
    item1 = false;
    item2 = false;
    item3 = false;
  }

  fill("white");
  rect(WhiteRectX2, WhiteRectY2, 20, 70);

  WhiteRectX2 = WhiteRectX2 - 6;

  if (WhiteRectX2 <= WhiteRectReturn2) {
    WhiteRectX2 = 4000;
    WhiteRectReturn2 = random(-4000, -6000);
  }

  if (
    WhiteRectX2 + 20 >= x - 12.5 &&
    WhiteRectX2 <= x + 12.5 &&
    ((WhiteRectY2 <= y + 12.5 && WhiteRectY2 + 70 >= y - 12.5) ||
      (y + 12.5 <= WhiteRectY2 + 70 && y + 12.5 >= WhiteRectY2))
  ) {
    screen = -1;
    item0 = false;
    itemAll = false;
    item1 = false;
    item2 = false;
    item3 = false;
  }

  fill("white");
  rect(WhiteRectX3, WhiteRectY3, 20, 70);

  WhiteRectX3 = WhiteRectX3 + 6;

  if (WhiteRectX3 >= WhiteRectReturn3) {
    WhiteRectX3 = -4200;
    WhiteRectReturn3 = random(4000, 6000);
  }

  if (
    WhiteRectX3 + 20 >= x - 12.5 &&
    WhiteRectX3 <= x + 12.5 &&
    ((WhiteRectY3 <= y + 12.5 && WhiteRectY3 + 70 >= y - 12.5) ||
      (y + 12.5 <= WhiteRectY3 + 70 && y + 12.5 >= WhiteRectY3))
  ) {
    screen = -1;
    item0 = false;
    itemAll = false;
    item1 = false;
    item2 = false;
    item3 = false;
  }

  fill("white");
  rect(WhiteRectX4, WhiteRectY4, 20, 70);

  WhiteRectX4 = WhiteRectX4 - 6;

  if (WhiteRectX4 <= WhiteRectReturn4) {
    WhiteRectX4 = 4400;
    WhiteRectReturn4 = random(-4000, -6000);
  }

  if (
    WhiteRectX4 + 20 >= x - 12.5 &&
    WhiteRectX4 <= x + 12.5 &&
    ((WhiteRectY4 <= y + 12.5 && WhiteRectY4 + 70 >= y - 12.5) ||
      (y + 12.5 <= WhiteRectY4 + 70 && y + 12.5 >= WhiteRectY4))
  ) {
    screen = -1;
    item0 = false;
    itemAll = false;
    item1 = false;
    item2 = false;
    item3 = false;
  }

  fill("white");
  rect(WhiteRectX5, WhiteRectY5, 20, 70);

  WhiteRectX5 = WhiteRectX5 + 6;

  if (WhiteRectX5 >= WhiteRectReturn5) {
    WhiteRectX5 = -4600;
    WhiteRectReturn5 = random(4000, 6000);
  }

  if (
    WhiteRectX5 + 20 >= x - 12.5 &&
    WhiteRectX5 <= x + 12.5 &&
    ((WhiteRectY5 <= y + 12.5 && WhiteRectY5 + 70 >= y - 12.5) ||
      (y + 12.5 <= WhiteRectY5 + 70 && y + 12.5 >= WhiteRectY5))
  ) {
    screen = -1;
    item0 = false;
    itemAll = false;
    item1 = false;
    item2 = false;
    item3 = false;
  }

  fill("white");
  rect(WhiteRectX6, WhiteRectY6, 20, 70);

  WhiteRectX6 = WhiteRectX6 - 6;

  if (WhiteRectX6 <= WhiteRectReturn6) {
    WhiteRectX6 = 4800;
    WhiteRectReturn6 = random(-4000, -6000);
  }

  if (
    WhiteRectX6 + 20 >= x - 12.5 &&
    WhiteRectX6 <= x + 12.5 &&
    ((WhiteRectY6 <= y + 12.5 && WhiteRectY6 + 70 >= y - 12.5) ||
      (y + 12.5 <= WhiteRectY6 + 70 && y + 12.5 >= WhiteRectY6))
  ) {
    screen = -1;
    item0 = false;
    itemAll = false;
    item1 = false;
    item2 = false;
    item3 = false;
  }
}
function GreyCircle() {
  fill("grey");
  circle(GreyCircleX1, GreyCircleY1, 140);
  
  let GreyCircleDistance1 = dist(x, y, GreyCircleX1, GreyCircleY1);

  
  
  if (GreyCircleX1 >= 130) {
    GreyCircleX1 = GreyCircleReturn;
    GreyCircleReturn = random(-5000, -7000);
  }

  GreyCircleX1 = GreyCircleX1 + 5;
  //Getting hit
  
  /*
  if (
    x + 12.5 >= GreyCircleX1 - 70 &&
    x - 12.5 <= GreyCircleX1 + 70 &&
    y + 12.5 >= GreyCircleY1 - 70 &&
    y - 12.5 <= GreyCircleY1 + 70
  ) {
    screen = -1;
    item0 = false;
    itemAll = false;
    item1 = false;
    item2 = false;
    item3 = false;
  }
  */
  
  if (GreyCircleDistance1 <= 70){
    screen = -1;
    item0 = false;
    itemAll = false;
    item1 = false;
    item2 = false;
    item3 = false;
  }
  
  fill("grey");
  circle(GreyCircleX2, GreyCircleY2, 140);

  let GreyCircleDistance2 = dist(x, y, GreyCircleX2, GreyCircleY2);
  
  if (GreyCircleX2 <= 270) {
    GreyCircleX2 = GreyCircleReturn2;
    GreyCircleReturn2 = random(5100, 7100);
  }

  GreyCircleX2 = GreyCircleX2 - 5;

  /*
  if (
    x + 12.5 >= GreyCircleX2 - 70 &&
    x - 12.5 <= GreyCircleX2 + 70 &&
    y + 12.5 >= GreyCircleY2 - 70 &&
    y - 12.5 <= GreyCircleY2 + 70
  ) {
    screen = -1;
    item0 = false;
    itemAll = false;
    item1 = false;
    item2 = false;
    item3 = false;
  }
  */
  
  if (GreyCircleDistance2 <= 70){
    screen = -1;
    item0 = false;
    itemAll = false;
    item1 = false;
    item2 = false;
    item3 = false;
  }
  
}

function FieldObst() {
  //The tree logs moving back and forth. Where did they come from?
  fill("brown");
  rect(FieldX1, FieldY1, 400, 40);

  FieldX1 = FieldX1 + FieldSpeed;

  if (FieldX1 + 400 <= 10) {
    FieldSpeed = FieldSpeed * -1;
  }

  if (FieldX1 + 400 >= 400) {
    FieldSpeed = FieldSpeed * -1;
  }

  if (
    FieldX1 + 400 >= x - 12.5 &&
    FieldX1 <= x + 12.5 &&
    ((FieldY1 <= y + 12.5 && FieldY1 + 40 >= y - 12.5) ||
      (y + 12.5 <= FieldY1 + 40 && y + 12.5 >= FieldY1))
  ) {
    y = 50;
    item1 = false;
    i1X = 200;
    i1Y = 380;
  }

  fill("brown");
  rect(FieldX2, FieldY2, 400, 40);

  FieldX2 = FieldX2 - FieldSpeed2;

  if (FieldX2 >= 400) {
    FieldSpeed2 = FieldSpeed2 * -1;
  }

  if (FieldX2 <= 10) {
    FieldSpeed2 = FieldSpeed2 * -1;
  }

  if (
    FieldX2 + 400 >= x - 12.5 &&
    FieldX2 <= x + 12.5 &&
    ((FieldY2 <= y + 12.5 && FieldY2 + 40 >= y - 12.5) ||
      (y + 12.5 <= FieldY2 + 40 && y + 12.5 >= FieldY2))
  ) {
    y = 50;
    item1 = false;
    i1X = 200;
    i1Y = 380;
  }

  fill("brown");
  rect(FieldX3, FieldY3, 400, 40);

  FieldX3 = FieldX3 + FieldSpeed3;

  if (FieldX3 + 400 <= 10) {
    FieldSpeed3 = FieldSpeed3 * -1;
  }

  if (FieldX3 + 400 >= 400) {
    FieldSpeed3 = FieldSpeed3 * -1;
  }

  if (
    FieldX3 + 400 >= x - 12.5 &&
    FieldX3 <= x + 12.5 &&
    ((FieldY3 <= y + 12.5 && FieldY3 + 40 >= y - 12.5) ||
      (y + 12.5 <= FieldY3 + 40 && y + 12.5 >= FieldY3))
  ) {
    y = 50;
    item1 = false;
    i1X = 200;
    i1Y = 380;
  }
}
function OceanObst() {
  //The waves coming towards you. Why are they so strong?
  fill(0, 0, 10);
  rect(OceanX1, OceanY1, 200, 10);

  OceanY1 = OceanY1 + OceanSpeed;

  if (OceanY1 >= 340) {
    OceanY1 = -100;
  }

  if (
    OceanX1 + 200 >= x - 12.5 &&
    OceanX1 <= x + 12.5 &&
    ((OceanY1 <= y + 12.5 && OceanY1 + 10 >= y - 12.5) ||
      (y + 12.5 <= OceanY1 + 10 && y + 12.5 >= OceanY1))
  ) {
    y = 350;
    item2 = false;
    i2X = 200;
    i2Y = 20;
  }

  fill(0, 0, 10);
  rect(OceanX2, OceanY2, 200, 10);

  OceanY2 = OceanY2 + OceanSpeed2;

  if (OceanY2 >= 340) {
    OceanY2 = -200;
  }

  if (
    OceanX2 + 200 >= x - 12.5 &&
    OceanX2 <= x + 12.5 &&
    ((OceanY2 <= y + 12.5 && OceanY2 + 10 >= y - 12.5) ||
      (y + 12.5 <= OceanY2 + 10 && y + 12.5 >= OceanY2))
  ) {
    y = 350;
    item2 = false;
    i2X = 200;
    i2Y = 20;
  }
}
function TundraObst() {
  //Hail falling on you. Why are they so big?
  fill(200);
  rect(TundraX1, TundraY1, 20, 20);

  TundraY1 = TundraY1 + TundraSpeed;

  if (TundraY1 >= 430) {
    TundraY1 = -40;
    TundraSpeed = random(3, 5);
  }

  if (
    TundraX1 + 20 >= x - 12.5 &&
    TundraX1 <= x + 12.5 &&
    ((TundraY1 <= y + 12.5 && TundraY1 + 20 >= y - 12.5) ||
      (y + 12.5 <= TundraY1 + 20 && y + 12.5 >= TundraY1))
  ) {
    x = 350;
    item3 = false;
    i3X = 20;
    i3Y = 200;
  }

  fill(200);
  rect(TundraX2, TundraY2, 20, 20);

  TundraY2 = TundraY2 + TundraSpeed2;

  if (TundraY2 >= 430) {
    TundraY2 = -40;
    TundraSpeed2 = random(3, 5);
  }

  if (
    TundraX2 + 20 >= x - 12.5 &&
    TundraX2 <= x + 12.5 &&
    ((TundraY2 <= y + 12.5 && TundraY2 + 20 >= y - 12.5) ||
      (y + 12.5 <= TundraY2 + 20 && y + 12.5 >= TundraY2))
  ) {
    x = 350;
    item3 = false;
    i3X = 20;
    i3Y = 200;
  }

  fill(200);
  rect(TundraX3, TundraY3, 20, 20);

  TundraY3 = TundraY3 + TundraSpeed3;

  if (TundraY3 >= 430) {
    TundraY3 = -40;
    TundraSpeed3 = random(3, 5);
  }

  if (
    TundraX3 + 20 >= x - 12.5 &&
    TundraX3 <= x + 12.5 &&
    ((TundraY3 <= y + 12.5 && TundraY3 + 20 >= y - 12.5) ||
      (y + 12.5 <= TundraY3 + 20 && y + 12.5 >= TundraY3))
  ) {
    x = 350;
    item3 = false;
    i3X = 20;
    i3Y = 200;
  }

  fill(200);
  rect(TundraX4, TundraY4, 20, 20);

  TundraY4 = TundraY4 + TundraSpeed4;

  if (TundraY4 >= 430) {
    TundraY4 = -40;
    TundraSpeed4 = random(3, 5);
  }

  if (
    TundraX4 + 20 >= x - 12.5 &&
    TundraX4 <= x + 12.5 &&
    ((TundraY4 <= y + 12.5 && TundraY4 + 20 >= y - 12.5) ||
      (y + 12.5 <= TundraY4 + 20 && y + 12.5 >= TundraY4))
  ) {
    x = 350;
    item3 = false;
    i3X = 20;
    i3Y = 200;
  }

  fill(200);
  rect(TundraX5, TundraY5, 20, 20);

  TundraY5 = TundraY5 + TundraSpeed5;

  if (TundraY5 >= 430) {
    TundraY5 = -40;
    TundraSpeed5 = random(3, 5);
  }

  if (
    TundraX5 + 20 >= x - 12.5 &&
    TundraX5 <= x + 12.5 &&
    ((TundraY5 <= y + 12.5 && TundraY5 + 20 >= y - 12.5) ||
      (y + 12.5 <= TundraY5 + 20 && y + 12.5 >= TundraY5))
  ) {
    x = 350;
    item3 = false;
    i3X = 20;
    i3Y = 200;
  }

  fill(200);
  rect(TundraX6, TundraY6, 20, 20);

  TundraY6 = TundraY6 + TundraSpeed6;

  if (TundraY6 >= 430) {
    TundraY6 = -40;
    TundraSpeed6 = random(3, 5);
  }

  if (
    TundraX6 + 20 >= x - 12.5 &&
    TundraX6 <= x + 12.5 &&
    ((TundraY6 <= y + 12.5 && TundraY6 + 20 >= y - 12.5) ||
      (y + 12.5 <= TundraY6 + 20 && y + 12.5 >= TundraY6))
  ) {
    x = 350;
    item3 = false;
    i3X = 20;
    i3Y = 200;
  }

  fill(200);
  rect(TundraX7, TundraY7, 20, 20);

  TundraY7 = TundraY7 + TundraSpeed7;

  if (TundraY7 >= 430) {
    TundraY7 = -40;
    TundraSpeed7 = random(3, 5);
  }

  if (
    TundraX7 + 20 >= x - 12.5 &&
    TundraX7 <= x + 12.5 &&
    ((TundraY7 <= y + 12.5 && TundraY7 + 20 >= y - 12.5) ||
      (y + 12.5 <= TundraY7 + 20 && y + 12.5 >= TundraY7))
  ) {
    x = 350;
    item3 = false;
    i3X = 20;
    i3Y = 200;
  }

  fill(200);
  rect(TundraX8, TundraY8, 20, 20);

  TundraY8 = TundraY8 + TundraSpeed8;

  if (TundraY8 >= 430) {
    TundraY8 = -40;
    TundraSpeed8 = random(3, 5);
  }

  if (
    TundraX8 + 20 >= x - 12.5 &&
    TundraX8 <= x + 12.5 &&
    ((TundraY8 <= y + 12.5 && TundraY8 + 20 >= y - 12.5) ||
      (y + 12.5 <= TundraY8 + 20 && y + 12.5 >= TundraY8))
  ) {
    x = 350;
    item3 = false;
    i3X = 20;
    i3Y = 200;
  }

  fill(200);
  rect(TundraX9, TundraY9, 20, 20);

  TundraY9 = TundraY9 + TundraSpeed9;

  if (TundraY9 >= 430) {
    TundraY9 = -40;
    TundraSpeed9 = random(3, 5);
  }

  if (
    TundraX9 + 20 >= x - 12.5 &&
    TundraX9 <= x + 12.5 &&
    ((TundraY9 <= y + 12.5 && TundraY9 + 20 >= y - 12.5) ||
      (y + 12.5 <= TundraY9 + 20 && y + 12.5 >= TundraY9))
  ) {
    x = 350;
    item3 = false;
    i3X = 20;
    i3Y = 200;
  }

  fill(200);
  rect(TundraX10, TundraY10, 20, 20);

  TundraY10 = TundraY10 + TundraSpeed10;

  if (TundraY10 >= 430) {
    TundraY10 = -40;
    TundraSpeed10 = random(3, 5);
  }

  if (
    TundraX10 + 20 >= x - 12.5 &&
    TundraX10 <= x + 12.5 &&
    ((TundraY10 <= y + 12.5 && TundraY10 + 20 >= y - 12.5) ||
      (y + 12.5 <= TundraY10 + 20 && y + 12.5 >= TundraY10))
  ) {
    x = 350;
    item3 = false;
    i3X = 20;
    i3Y = 200;
  }
}
function DesertObst() {
  //Sand Spikes launching at you. Somethings not Right...
  fill("orange");
  triangle(
    DesertX1,
    DesertY1,
    DesertX1 + 70,
    DesertY1 + 20,
    DesertX1 + 70,
    DesertY1 - 20
  );

  DesertX1 = DesertX1 - DesertSpeed;

  if (DesertX1 <= 50) {
    DesertX1 = 400;
    DesertSpeed = random(1, 5);
  }

  if (
    DesertX1 <= x - 12.5 &&
    DesertX1 + 70 >= x + 12.5 &&
    ((DesertY1 - 20 <= y + 12.5 && DesertY1 + 20 >= y - 12.5) ||
      (y + 12.5 <= DesertY1 + 20 && y + 12.5 >= DesertY1 - 20))
  ) {
    x = 50;
    item4 = false;
    i4X = 380;
    i4Y = 200;
    if (itemAll == true) {
      itemAll = false;
    }
  }

  fill("orange");
  triangle(
    DesertX2,
    DesertY2,
    DesertX2 + 70,
    DesertY2 + 20,
    DesertX2 + 70,
    DesertY2 - 20
  );

  DesertX2 = DesertX2 - DesertSpeed2;

  if (DesertX2 <= 50) {
    DesertX2 = 450;
    DesertSpeed2 = random(1, 5);
  }

  if (
    DesertX2 <= x - 12.5 &&
    DesertX2 + 70 >= x + 12.5 &&
    ((DesertY2 - 20 <= y + 12.5 && DesertY2 + 20 >= y - 12.5) ||
      (y + 12.5 <= DesertY2 + 20 && y + 12.5 >= DesertY2 - 20))
  ) {
    x = 50;
    item4 = false;
    i4X = 380;
    i4Y = 200;
    if (itemAll == true) {
      itemAll = false;
    }
  }

  fill("orange");
  triangle(
    DesertX3,
    DesertY3,
    DesertX3 + 70,
    DesertY3 + 20,
    DesertX3 + 70,
    DesertY3 - 20
  );

  DesertX3 = DesertX3 - DesertSpeed3;

  if (DesertX3 <= 50) {
    DesertX3 = 500;
    DesertSpeed3 = random(1, 5);
  }

  if (
    DesertX3 <= x - 12.5 &&
    DesertX3 + 70 >= x + 12.5 &&
    ((DesertY3 - 20 <= y + 12.5 && DesertY3 + 20 >= y - 12.5) ||
      (y + 12.5 <= DesertY3 + 20 && y + 12.5 >= DesertY3 - 20))
  ) {
    x = 50;
    item4 = false;
    i4X = 380;
    i4Y = 200;
    if (itemAll == true) {
      itemAll = false;
    }
  }

  fill("orange");
  triangle(
    DesertX4,
    DesertY4,
    DesertX4 + 70,
    DesertY4 + 20,
    DesertX4 + 70,
    DesertY4 - 20
  );

  DesertX4 = DesertX4 - DesertSpeed4;

  if (DesertX4 <= 50) {
    DesertX4 = 550;
    DesertSpeed4 = random(1, 5);
  }

  if (
    DesertX4 <= x - 12.5 &&
    DesertX4 + 70 >= x + 12.5 &&
    ((DesertY4 - 20 <= y + 12.5 && DesertY4 + 20 >= y - 12.5) ||
      (y + 12.5 <= DesertY4 + 20 && y + 12.5 >= DesertY4 - 20))
  ) {
    x = 50;
    item4 = false;
    i4X = 380;
    i4Y = 200;
    if (itemAll == true) {
      itemAll = false;
    }
  }

  fill("orange");
  triangle(
    DesertX5,
    DesertY5,
    DesertX5 + 70,
    DesertY5 + 20,
    DesertX5 + 70,
    DesertY5 - 20
  );

  DesertX5 = DesertX5 - DesertSpeed5;

  if (DesertX5 <= 50) {
    DesertX5 = 600;
    DesertSpeed5 = random(1, 5);
  }

  if (
    DesertX5 <= x - 12.5 &&
    DesertX5 + 70 >= x + 12.5 &&
    ((DesertY5 - 20 <= y + 12.5 && DesertY5 + 20 >= y - 12.5) ||
      (y + 12.5 <= DesertY5 + 20 && y + 12.5 >= DesertY5 - 20))
  ) {
    x = 50;
    item4 = false;
    i4X = 380;
    i4Y = 200;
    if (itemAll == true) {
      itemAll = false;
    }
  }

  fill("orange");
  triangle(
    DesertX6,
    DesertY6,
    DesertX6 + 70,
    DesertY6 + 20,
    DesertX6 + 70,
    DesertY6 - 20
  );

  DesertX6 = DesertX6 - DesertSpeed6;

  if (DesertX6 <= 50) {
    DesertX6 = 650;
    DesertSpeed6 = random(1, 5);
  }

  if (
    DesertX6 <= x - 12.5 &&
    DesertX6 + 70 >= x + 12.5 &&
    ((DesertY6 - 20 <= y + 12.5 && DesertY6 + 20 >= y - 12.5) ||
      (y + 12.5 <= DesertY6 + 20 && y + 12.5 >= DesertY6 - 20))
  ) {
    x = 50;
    item4 = false;
    i4X = 380;
    i4Y = 200;
    if (itemAll == true) {
      itemAll = false;
    }
  }

  fill("orange");
  triangle(
    DesertX7,
    DesertY7,
    DesertX7 + 70,
    DesertY7 + 20,
    DesertX7 + 70,
    DesertY7 - 20
  );

  DesertX7 = DesertX7 - DesertSpeed7;

  if (DesertX7 <= 50) {
    DesertX7 = 650;
    DesertSpeed7 = random(1, 5);
  }

  if (
    DesertX7 <= x - 12.5 &&
    DesertX7 + 70 >= x + 12.5 &&
    ((DesertY7 - 20 <= y + 12.5 && DesertY7 + 20 >= y - 12.5) ||
      (y + 12.5 <= DesertY7 + 20 && y + 12.5 >= DesertY7 - 20))
  ) {
    x = 50;
    item4 = false;
    i4X = 380;
    i4Y = 200;
    if (itemAll == true) {
      itemAll = false;
    }
  }

  fill("orange");
  triangle(
    DesertX8,
    DesertY8,
    DesertX8 + 70,
    DesertY8 + 20,
    DesertX8 + 70,
    DesertY8 - 20
  );

  DesertX8 = DesertX8 - DesertSpeed8;

  if (DesertX8 <= 50) {
    DesertX8 = 650;
    DesertSpeed8 = random(1, 5);
  }

  if (
    DesertX8 <= x - 12.5 &&
    DesertX8 + 70 >= x + 12.5 &&
    ((DesertY8 - 20 <= y + 12.5 && DesertY8 + 20 >= y - 12.5) ||
      (y + 12.5 <= DesertY8 + 20 && y + 12.5 >= DesertY8 - 20))
  ) {
    x = 50;
    item4 = false;
    i4X = 380;
    i4Y = 200;
    if (itemAll == true) {
      itemAll = false;
    }
  }
}

function GameEnd() {
  //To be Continued
  background(0);
  fill(255, 0, 0);
  textSize(55);
  text("To be Continued", 0, 200);
}
function Death() {
  background("black");
  textSize(30);
  fill(TextColor);
  text("Your time to die has not come", TimeHasntComeX, 175);
  textSize(96);
  fill(TextColor2);
  text("RETURN", 2, ReturnY);
  
  DeathColor = DeathColor + 5;

  if (DeathColor >= 50) {
    DeathColor = 50;
  }

  if (DeathColor == 50) {
    TextColor = TextColor + 5;
  }

  if (TextColor >= 255) {
    TextColor = 255;
  }

  if (DeathColor == 50 && TextColor == 255) {
    TextColor2 = TextColor2 + 5;
  }

  if (TextColor2 >= 255) {
    TextColor2 = 255;
  }

  if (
    mouseIsPressed &&
    TextColor == 255 &&
    DeathColor == 50 &&
    TextColor2 == 255
  ) {
    screen = 6;
    speed = 3;
    TimeHasntComeX = 500;
    ReturnY = 240;
    //EternalOrb();
    Health = 400;
    x = 200;
    y = 300;
    TextColor = 0;
    //DeathColor = 0;
    //TextColor2 = 0;
    WhiteCirX1 = 50;
    WhiteCirY1 = 1000;
    WhiteCirX2 = 150;
    WhiteCirY2 = 1000;
    WhiteCirX3 = 250;
    WhiteCirY3 = 1000;
    WhiteCirX4 = 350;
    WhiteCirY4 = 1000;
    WhiteCirX5 = 100;
    WhiteCirY5 = -800;
    WhiteCirX6 = 200;
    WhiteCirY6 = -800;
    WhiteCirX7 = 300;
    WhiteCirY7 = -800;

    GreyRectX1 = -1500;
    GreyRectY1 = 260;
    GreyRectX2 = 2100;
    GreyRectY2 = 330;

    DGreyTriX1 = -4800;
    DGreyTriY1 = 330;
    DGreyTriX2 = 5200;
    DGreyTriY2 = 330;
    DGreyTriX3 = 200;
    DGreyTriY3 = 5200;
    DGreyTriX4 = 200;
    DGreyTriY4 = -4600;

    WhiteRectX1 = -3800;
    WhiteRectY1 = 260;
    WhiteRectX2 = 4500;
    WhiteRectY2 = 330;
    WhiteRectX3 = -4500;
    WhiteRectY3 = 260;
    WhiteRectX4 = 5200;
    WhiteRectY4 = 330;
    WhiteRectX5 = -5200;
    WhiteRectY5 = 260;
    WhiteRectX6 = 5900;
    WhiteRectY6 = 330;

    GreyCircleX1 = -6000;
    GreyCircleY1 = 330;
    GreyCircleX2 = 7000;
    GreyCircleY2 = 330;
  }
}
function Cutscene() {
  background(0);

  fill(BossColor);
  noStroke();
  arc(HalfBossX1, HalfBossY1, 100, 100, 0, HALF_PI);
  arc(HalfBossX2, HalfBossY2, 100, 100, HALF_PI, PI);
  arc(HalfBossX3, HalfBossY3, 100, 100, PI, PI + HALF_PI);
  arc(HalfBossX4, HalfBossY4, 100, 100, PI + HALF_PI, 0);
  fill(0);
  ellipse(VoidEyeX, 100, 95, VoidScleraH);
  fill("red");
  ellipse(VoidEyeX, 100, VoidIrisW, VoidIrisH);

  /* 
  VoidScleraH = 50;
  VoidScleraHeighten = 2;
  VoidIrisW = 20;
  VoidIrisH = 50;
  VoidIrisShrink = 0.5;
  */

  if (TrueLaserHeight <= -40) {
    VoidIrisW = VoidIrisW - VoidIrisShrink;
    VoidIrisH = VoidIrisH - VoidIrisShrink * 2;
  }

  if (VoidIrisW <= 10) {
    VoidIrisW = 10;
  }

  if (VoidIrisH <= 25) {
    VoidIrisH = 25;
  }

  if (TrueLaserHeight <= -50) {
    VoidScleraH = VoidScleraH + VoidScleraHeighten;
  }

  if (VoidScleraH >= 90) {
    VoidScleraH = 90;
  }

  noStroke();
  fill(ColorCircle);
  circle(200, BallCutY, 25);

  fill("lime");
  circle(FieldCutOrbX, FieldCutOrbY, 25);
  fill("blue");
  circle(OceanCutOrbX, OceanCutOrbY, 25);
  fill("white");
  circle(TundraCutOrbX, TundraCutOrbY, 25);
  fill("orange");
  circle(DesertCutOrbX, DesertCutOrbY, 25);

  LaserTime = LaserTime + 1;

  if (LaserTime >= 1000) {
    TrueLaserY = TrueLaserY - 20;
    VoidEyeX = -1000;
  }

  fill(LaserColorRed, LaserColorGreen, LaserColorBlue);
  rect(112, TrueLaserY, 176, TrueLaserHeight);
  TrueLaserHeight = TrueLaserHeight - LaserSpeed;
  fill("white");
  textSize(15);

  if (TrueLaserHeight <= -50) {
    LaserSpeed = LaserSpeed + 0.1;
    LaserColorRed = random(0, 255);
    LaserColorGreen = random(0, 255);
    LaserColorBlue = random(0, 255);

    if (TrueLaserHeight <= -400) {
      BossColor = BossColor - 0.1;
      HalfBossX1 = HalfBossX1 + 0.1;
      HalfBossX2 = HalfBossX2 - 0.1;
      HalfBossX3 = HalfBossX3 - 0.1;
      HalfBossX4 = HalfBossX4 + 0.1;
      HalfBossY1 = HalfBossY1 + 0.1;
      HalfBossY2 = HalfBossY2 + 0.1;
      HalfBossY3 = HalfBossY3 - 0.1;
      HalfBossY4 = HalfBossY4 - 0.1;
    }

    if (TrueLaserY <= -3000) {
      TrueLaserY = -3000;
    }
  }

  if (LaserTime >= 1200) {
    FieldCutOrbY = FieldCutOrbY + 1;
    if (FieldCutOrbY >= 200) {
      FieldCutOrbY = 200;
    }

    OceanCutOrbY = OceanCutOrbY + 1;
    if (OceanCutOrbY >= 200) {
      OceanCutOrbY = 200;
    }

    TundraCutOrbY = TundraCutOrbY + 1;
    if (TundraCutOrbY >= 125) {
      TundraCutOrbY = 125;
    }

    DesertCutOrbY = DesertCutOrbY + DesertCutOrbSpeed;
    if (DesertCutOrbY >= 275) {
      DesertCutOrbSpeed = 0;
    }

    if (
      FieldCutOrbY == 200 &&
      OceanCutOrbY == 200 &&
      TundraCutOrbY == 125 &&
      DesertCutOrbY == 275
    ) {
      OrbReturnPosition = 2;
      OrbReturnCount = OrbReturnCount + 0.5;
    }

    if (OrbReturnPosition >= 1 && OrbReturnCount >= 5) {
      FieldCutOrbX = FieldCutOrbX - 1;
      OceanCutOrbX = OceanCutOrbX + 1;
      TundraCutOrbY = TundraCutOrbY - 2;
      DesertCutOrbSpeed = 0.5;
      DesertCutOrbY = DesertCutOrbY + DesertCutOrbSpeed;
    }

    if (
      FieldCutOrbX <= -100 &&
      OceanCutOrbX >= 500 &&
      TundraCutOrbY <= -100 &&
      DesertCutOrbY >= 500
    ) {
      BallCutY = BallCutY + 1;
    }

    if (BallCutY >= 600) {
      screen = 7.5;
      x = 200;
      y = 25;
    }
  }
}
function AncientShrine() {
  background(ColorCircle);
  noStroke();
  fill(ShrinePath);
  rect(185, 0, 30, 300);
  fill(0);
  rect(125, 270, 150, 150);
  stroke(0);

  fill(FieldOrbHome);
  circle(155, 300, 30);
  fill(OceanOrbHome);
  circle(245, 300, 30);
  fill(TundraOrbHome);
  circle(155, 370, 30);
  fill(DesertOrbHome);
  circle(245, 370, 30);

  fill(ColorCircle);
  noStroke();
  circle(200, CardinalY, 25);

  if (OrbReturned == false) {
    CardinalY = CardinalY + 1;
  }

  if (CardinalY >= 335 && OrbReturned == false) {
    CardinalY = 335;
    OrbReturnTime = OrbReturnTime + 0.1;
  }

  if (OrbReturnTime >= 10) {
    FieldOrbHome = "lime";
  }
  if (OrbReturnTime >= 20) {
    OceanOrbHome = "blue";
  }
  if (OrbReturnTime >= 30) {
    TundraOrbHome = "white";
  }
  if (OrbReturnTime >= 40) {
    DesertOrbHome = "orange";
  }
  if (OrbReturnTime >= 50) {
    OrbReturned = true;
  }

  /*
  if (OrbReturned == true && LightPressure == false) {
    CardinalY = CardinalY - 1;
  }
  if (CardinalY <= 200 && OrbReturned == true) {
    LightPressure = true;
    CardinalY = 200; 
    if (CardinalY == 200 && LightPressure == true){
    CardinalY = CardinalY + 3;
    if(CardinalY >= 335){
      CardinalY = 335;
    }
  }
  
  }
  */

  if (OrbReturnTime >= 50) {
    ShrinePath = ColorCircle;
  }

  if (ShrinePath == ColorCircle) {
    CardinalY = CardinalY - 5;
    if (CardinalY <= 290) {
      CardinalY = 290;
    }
  }

  fill(255, 255, 255, BlindingLight);
  rect(0, 0, 400, 400);

  if (CardinalY == 290) {
    BlindingLight = BlindingLight + 3;
  }

  if (BlindingLight >= 500) {
    screen = -2;
  }
}

function FieldBossEntrance() {
  background("green");
  strokeWeight(1);
  stroke(0);
  fill(ColorCircle);
  circle(FieldEntrCutX, FieldEntrCutY, 25);
  FieldEntrCutY = FieldEntrCutY + FieldEntrCutSpeed;
  if (FieldEntrCutY >= 100 && FieldEntrApproach == false) {
    FieldEntrCutY = 100;
    FieldBossEntrX = FieldBossEntrX + 30;
  }

  strokeWeight(0);
  fill(0, 100, 0);
  circle(FieldBossEntrX, FieldBossEntrY, 100);
  fill(50, 15, 0);
  arc(
    FieldBossEntrX - 20,
    FieldBossEntrY - 10,
    40,
    40,
    0 + QUARTER_PI,
    PI + QUARTER_PI
  );
  fill(250, 15, 0);
  arc(
    FieldBossEntrX + 20,
    FieldBossEntrY - 10,
    40,
    40,
    0 - QUARTER_PI,
    PI - QUARTER_PI
  );

  if (FieldBossEntrX >= 200) {
    FieldBossEntrX = 200;
    FieldEntrTime = FieldEntrTime + 0.5;
  }
  if (FieldEntrTime >= 50) {
    FieldBossEntrY = FieldBossEntrY - FieldBossEntrSpeed;
    FieldEntrApproach = true;
    FieldEntrDarkness = FieldEntrDarkness + 3.5;
  }
  if (FieldBossEntrY - 50 <= FieldEntrCutY + 12.5) {
    FieldBossEntrSpeed = 0;
    FieldEntrCutSpeed = 0;
  }

  fill(0, 0, 0, FieldEntrDarkness);
  rect(0, 0, 400, 400);

  if (FieldEntrDarkness >= 270) {
    FieldEntrSkip = true;
    screen = 2.3;
  }
}
function FieldBossBattle() {
  background(0, 200, 0);
  fill("brown");
  rect(0, 150, 400, 10);

  if (fieldgame == true) {
    Player();
    FieldBoss();
    FieldBossBar();
    FieldPlayerBar();
    HayRollAttack();
    TractorAttack();
  }
  if (fieldgame == false && fieldfightResult == 1) {
    FieldYouWin();
  }
  if (fieldgame == false && fieldfightResult == 2) {
    FieldYouLose();
  }
  if (fieldgame == false && fieldfightResult == 3) {
    FieldYouTied();
  }

  if (x > 386.5) {
    x = 386.5;
  }

  if (x < 13.5) {
    x = 13.5;
  }
  if (y < 13.5) {
    y = 13.5;
  }

  if (y > 137.5) {
    y = 137.5;
  }
  if (fieldfightResult == 0) {
    if (mouseIsPressed) {
      if (mouseButton === LEFT) fieldshoot = true;
      FieldShotY = y + 8;
      FieldShotX = x;
    }
    if (fieldshoot == true) {
      FieldShotY = FieldShotY + 10;
      fill("black");
      circle(FieldShotX, FieldShotY, 10);
    }
  }
}
function FieldBoss() {
  strokeWeight(FieldBossStrokeWeight);
  noStroke();
  //stroke(0);
  fill(0, FieldBossGreen, 0);
  circle(FieldBossX, FieldBossY, 100);
  fill(50, 15, 0);
  arc(
    FieldBossX - 20,
    FieldBossY - 10,
    40,
    40,
    0 + QUARTER_PI,
    PI + QUARTER_PI
  );
  fill(250, 15, 0);
  arc(
    FieldBossX + 20,
    FieldBossY - 10,
    40,
    40,
    0 - QUARTER_PI,
    PI - QUARTER_PI
  );

  FieldBossX = FieldBossX + fieldspeed;

  if (FieldBossX == 200) {
    fieldspeed = fieldspeed * 1;
  }
  if (FieldBossX >= 350) {
    fieldspeed = fieldspeed * -1;
  }
  if (FieldBossX <= 50) {
    fieldspeed = fieldspeed * -1;
  }
}
function FieldBossBar() {
  strokeWeight(1);
  noStroke();
  //stroke(0);
  fill("grey");
  rect(0, 380, 400, 20);
  fill(FieldBossHealthBarColor);
  rect(0, 380, FieldBossHealth, 20);
  fill("black");
  textSize(20);
  FieldBossPercentage = round(FieldBossHealth / 4);
  //text(FieldBossPercentage + "%", 164, 397);

  if (
    FieldShotX + 5 >= FieldBossX - 50 &&
    FieldShotX - 5 <= FieldBossX + 50 &&
    FieldShotY + 5 >= FieldBossY - 50 &&
    FieldShotY - 5 <= FieldBossY + 50
  ) {
    FieldBossHealth = FieldBossHealth - FieldShotDamage;
  }

  if (FieldBossHealth > 200) {
    FieldBossHealthBarColor = "green";
  }

  if (FieldBossHealth <= 200 && FieldBossHealth > 50) {
    FieldBossHealthBarColor = "yellow";
  }
  if (FieldBossHealth <= 50) {
    FieldBossHealthBarColor = "red";
  }

  if (FieldBossHealth <= 0) {
    fieldfightResult = 1;
    FieldBossHealth = 0;
    fieldgame = false;
  }

  if (FieldBossHealth <= 0 && FieldPlayerHealth <= 0) {
    fieldfightResult = 3;
    FieldBossHealth = 0;
    FieldPlayerHealth = 0;
  }
}
function FieldPlayerBar() {
  fill("grey");
  rect(100, 0, 200, 20);
  fill(FieldPlayerHealthBarColor);
  rect(100, 0, FieldPlayerHealth, 20);
  fill("black");
  FieldPlayerPercentage = round(FieldPlayerHealth / 2);
  //text(FieldPlayerHealth/2 + "%", 164, 17);

  if (FieldPlayerHealth > 100) {
    FieldPlayerHealthBarColor = "green";
  }

  if (FieldPlayerHealth <= 100 && FieldPlayerHealth > 25) {
    FieldPlayerHealthBarColor = "yellow";
  }
  if (FieldPlayerHealth <= 25) {
    FieldPlayerHealthBarColor = "red";
  }
  if (FieldPlayerHealth <= 0) {
    FieldPlayerHealth = 0;
    fieldgame = false;
    fieldfightResult = 2;
    x = 200;
    y = 200;
  }
}
function HayRollAttack() {
  fill(50, 15, 0);
  circle(HayAttackX1, HayAttackY1, HaySize);
  circle(HayAttackX2, HayAttackY2, HaySize);
  circle(HayAttackX3, HayAttackY3, HaySize);
  circle(HayAttackX4, HayAttackY4, HaySize);
  //movement
  HayAttackX1 = HayAttackX1 + HaySpeed;
  HayAttackX2 = HayAttackX2 - HaySpeed;
  HayAttackX3 = HayAttackX3 + HaySpeed;
  HayAttackX4 = HayAttackX4 - HaySpeed;
  //contact
  //18.75
  if (
    x + 12.5 >= HayAttackX1 - 18.75 &&
    x - 12.5 <= HayAttackX1 + 18.75 &&
    y + 12.5 >= HayAttackY1 - 18.75 &&
    y - 12.5 <= HayAttackY1 + 18.75
  ) {
    FieldPlayerHealth = FieldPlayerHealth - HayDamage;
  }
  if (
    x + 12.5 >= HayAttackX2 - 18.75 &&
    x - 12.5 <= HayAttackX2 + 18.75 &&
    y + 12.5 >= HayAttackY2 - 18.75 &&
    y - 12.5 <= HayAttackY2 + 18.75
  ) {
    FieldPlayerHealth = FieldPlayerHealth - HayDamage;
  }
  if (
    x + 12.5 >= HayAttackX3 - 18.75 &&
    x - 12.5 <= HayAttackX3 + 18.75 &&
    y + 12.5 >= HayAttackY3 - 18.75 &&
    y - 12.5 <= HayAttackY3 + 18.75
  ) {
    FieldPlayerHealth = FieldPlayerHealth - HayDamage;
  }
  if (
    x + 12.5 >= HayAttackX4 - 18.75 &&
    x - 12.5 <= HayAttackX4 + 18.75 &&
    y + 12.5 >= HayAttackY4 - 18.75 &&
    y - 12.5 <= HayAttackY4 + 18.75
  ) {
    FieldPlayerHealth = FieldPlayerHealth - HayDamage;
  }
  //return
  if (HayAttackX1 >= 700) {
    HayAttackX1 = -800;
  }
  if (HayAttackX2 <= -300) {
    HayAttackX2 = 1200;
  }
  if (HayAttackX3 >= 700) {
    HayAttackX3 = -800;
  }
  if (HayAttackX4 <= -300) {
    HayAttackX4 = 1200;
  }
}
function TractorAttack() {
  fill(250, 15, 0);
  rect(TractorAttackX1, TractorAttackY1, 200, 10);
  rect(TractorAttackX2, TractorAttackY2, 200, 10);
  rect(TractorAttackX3, TractorAttackY3, 200, 10);
  rect(TractorAttackX4, TractorAttackY4, 200, 10);
  rect(TractorAttackX5, TractorAttackY5, 200, 10);
  rect(TractorAttackX6, TractorAttackY6, 200, 10);
  //Movement
  TractorAttackY1 = TractorAttackY1 - TractorSpeed;
  TractorAttackY2 = TractorAttackY2 - TractorSpeed;
  TractorAttackY3 = TractorAttackY3 - TractorSpeed;
  TractorAttackY4 = TractorAttackY4 - TractorSpeed;
  TractorAttackY5 = TractorAttackY5 - TractorSpeed;
  TractorAttackY6 = TractorAttackY6 - TractorSpeed;

  if (
    TractorAttackX1 + 200 >= x - 12.5 &&
    TractorAttackX1 <= x + 12.5 &&
    ((TractorAttackY1 <= y + 12.5 && TractorAttackY1 + 10 >= y - 12.5) ||
      (y + 12.5 <= TractorAttackY1 + 10 && y + 12.5 >= TractorAttackY1))
  ) {
    FieldPlayerHealth = FieldPlayerHealth - TractorDamage;
  }

  if (
    TractorAttackX2 + 200 >= x - 12.5 &&
    TractorAttackX2 <= x + 12.5 &&
    ((TractorAttackY2 <= y + 12.5 && TractorAttackY2 + 10 >= y - 12.5) ||
      (y + 12.5 <= TractorAttackY2 + 10 && y + 12.5 >= TractorAttackY2))
  ) {
    FieldPlayerHealth = FieldPlayerHealth - TractorDamage;
  }

  if (
    TractorAttackX3 + 200 >= x - 12.5 &&
    TractorAttackX3 <= x + 12.5 &&
    ((TractorAttackY3 <= y + 12.5 && TractorAttackY3 + 10 >= y - 12.5) ||
      (y + 12.5 <= TractorAttackY3 + 10 && y + 12.5 >= TractorAttackY3))
  ) {
    FieldPlayerHealth = FieldPlayerHealth - TractorDamage;
  }
  if (
    TractorAttackX4 + 200 >= x - 12.5 &&
    TractorAttackX4 <= x + 12.5 &&
    ((TractorAttackY4 <= y + 12.5 && TractorAttackY4 + 10 >= y - 12.5) ||
      (y + 12.5 <= TractorAttackY4 + 10 && y + 12.5 >= TractorAttackY4))
  ) {
    FieldPlayerHealth = FieldPlayerHealth - TractorDamage;
  }
  if (
    TractorAttackX5 + 200 >= x - 12.5 &&
    TractorAttackX5 <= x + 12.5 &&
    ((TractorAttackY5 <= y + 12.5 && TractorAttackY5 + 10 >= y - 12.5) ||
      (y + 12.5 <= TractorAttackY5 + 10 && y + 12.5 >= TractorAttackY5))
  ) {
    FieldPlayerHealth = FieldPlayerHealth - TractorDamage;
  }
  if (
    TractorAttackX6 + 200 >= x - 12.5 &&
    TractorAttackX6 <= x + 12.5 &&
    ((TractorAttackY6 <= y + 12.5 && TractorAttackY6 + 10 >= y - 12.5) ||
      (y + 12.5 <= TractorAttackY6 + 10 && y + 12.5 >= TractorAttackY6))
  ) {
    FieldPlayerHealth = FieldPlayerHealth - TractorDamage;
  }
  /*
TractorAttackY1 = 2200;
TractorAttackY2 = 2300;
TractorAttackY3 = 2400;
TractorAttackY4 = 2500;
TractorAttackY5 = 2600;
TractorAttackY6 = 2700;
*/
  if (TractorAttackY1 <= -2500) {
    TractorAttackY1 = 2200;
  }
  if (TractorAttackY2 <= -2400) {
    TractorAttackY2 = 2300;
  }
  if (TractorAttackY3 <= -2300) {
    TractorAttackY3 = 2400;
  }
  if (TractorAttackY4 <= -2200) {
    TractorAttackY4 = 2500;
  }
  if (TractorAttackY5 <= -2100) {
    TractorAttackY5 = 2600;
  }
  if (TractorAttackY6 <= -2000) {
    TractorAttackY6 = 2700;
  }
}
function FieldYouWin() {
  fieldshoot = false;
  x = 300;
  y = 50;
  background(FieldCutSceneBackground);
  FieldCutSceneBackground = FieldCutSceneBackground - 5;
  fill(0, FieldCutBossGreen, 0);
  noStroke();
  arc(FieldQuadBossX1, FieldQuadBossY1, 100, 100, 0, HALF_PI);
  arc(FieldQuadBossX2, FieldQuadBossY2, 100, 100, HALF_PI, PI);
  arc(FieldQuadBossX3, FieldQuadBossY3, 100, 100, PI, PI + HALF_PI);
  arc(FieldQuadBossX4, FieldQuadBossY4, 100, 100, PI + HALF_PI, 0);
  fill(50, 15, 0);
  arc(CutFieldLeftEyeX, 290, 40, 40, 0 + QUARTER_PI, PI + QUARTER_PI);
  fill(250, 15, 0);
  arc(CutFieldRightEyeX, 290, 40, 40, 0 - QUARTER_PI, PI - QUARTER_PI);

  Laser = ColorCircle;
  noStroke();
  //stroke(10);
  fill(ColorCircle);
  circle(FieldCutx, FieldCuty, 25);
  fill(Laser);
  rect(125, FieldLaserY, 150, FieldLaserHeight);

  if (FieldCutSceneBackground <= -400) {
    FieldLaserHeight = FieldLaserHeight + 30;

    fieldtime = fieldtime + 1;

    if (fieldtime >= 150) {
      FieldLaserY = FieldLaserY + 10;
      CutFieldLeftEyeX = -200;
      CutFieldRightEyeX = 600;
    }

    if (FieldLaserY >= 1200) {
      FieldCuty = FieldCuty - 1;
    }

    if (FieldCuty <= -50) {
      FieldQuadBossX1 = FieldQuadBossX1 + 0.1;
      FieldQuadBossX2 = FieldQuadBossX2 - 0.1;
      FieldQuadBossX3 = FieldQuadBossX3 - 0.1;
      FieldQuadBossX4 = FieldQuadBossX4 + 0.1;

      FieldQuadBossY1 = FieldQuadBossY1 + 0.1;
      FieldQuadBossY2 = FieldQuadBossY2 + 0.1;
      FieldQuadBossY3 = FieldQuadBossY3 - 0.1;
      FieldQuadBossY4 = FieldQuadBossY4 - 0.1;

      FieldCutBossGreen = FieldCutBossGreen - 1;
    }

    if (FieldCutBossGreen <= -50) {
      FieldBossDie = true;
    }
    if (FieldBossDie == true) {
      screen = 2.6;
      x = 200;
      x = 50;
    }
  }
}
function FieldYouLose() {
  background(0, FieldCutSceneBackground, 0);
  x = 200;
  y = 200;
  fieldshoot = false;
  FieldCutSceneBackground = FieldCutSceneBackground - 5;
  fill(ColorCircle);
  noStroke();
  arc(FieldQuadX1, FieldQuadY1, 25, 25, 0, HALF_PI);
  arc(FieldQuadX2, FieldQuadY2, 25, 25, HALF_PI, PI);
  arc(FieldQuadX3, FieldQuadY3, 25, 25, PI, PI + HALF_PI);
  arc(FieldQuadX4, FieldQuadY4, 25, 25, PI + HALF_PI, 0);

  noStroke();
  //stroke(10);
  fill(0, FieldCutCutBossGreen, 0);
  circle(FieldCutBossX, FieldCutBossY, 100);
  fill(50, 15, 0);
  arc(
    FieldCutBossX - 20,
    FieldCutBossY - 10,
    40,
    40,
    0 + QUARTER_PI,
    PI + QUARTER_PI
  );
  fill(250, 15, 0);
  arc(
    FieldCutBossX + 20,
    FieldCutBossY - 10,
    40,
    40,
    0 - QUARTER_PI,
    PI - QUARTER_PI
  );

  fill(0, FieldCutCutBoss2Green, 0);
  circle(FieldCutBossX2, FieldCutBossY2, 100);
  fill(50, 15, 0);
  arc(
    FieldCutBossX2 - 20,
    FieldCutBossY2 - 10,
    40,
    40,
    0 + QUARTER_PI,
    PI + QUARTER_PI
  );
  fill(250, 15, 0);
  arc(
    FieldCutBossX2 + 20,
    FieldCutBossY2 - 10,
    40,
    40,
    0 - QUARTER_PI,
    PI - QUARTER_PI
  );

  if (FieldCutSceneBackground <= -400) {
    fieldtime = fieldtime + 0.1;

    FieldCutBossY = FieldCutBossY - FieldCutspeed;
    FieldCutBossX2 = FieldCutBossX2 + FieldCutspeed2;
    FieldCutspeed = FieldCutspeed + 10;
    FieldCutspeed2 = FieldCutspeed2 + 10;

    FieldCutCutBoss2Green = FieldCutCutBoss2Green - 1;
    FieldCutCutBossGreen = FieldCutCutBossGreen - 1;

    if (FieldCutBossY == 300) {
      FieldCutspeed = FieldCutspeed * 1;
    }

    if (FieldCutBossY < 100) {
      FieldCutspeed = FieldCutspeed * -1;
    }

    if (FieldCutBossY > 300) {
      FieldCutspeed = FieldCutspeed * -1;
    }

    if (FieldCutBossX2 == -100) {
      FieldCutspeed2 = FieldCutspeed2 * 1;
    }

    if (FieldCutBossX2 >= 500) {
      FieldCutspeed2 = FieldCutspeed2 * -1;
    }

    if (FieldCutBossX2 <= -100) {
      FieldCutspeed2 = FieldCutspeed2 * -1;
    }

    if (fieldtime >= 35) {
      FieldPlayerRed = FieldPlayerRed - 10;

      FieldQuadX1 = FieldQuadX1 + 0.1;
      FieldQuadX2 = FieldQuadX2 - 0.1;
      FieldQuadX3 = FieldQuadX3 - 0.1;
      FieldQuadX4 = FieldQuadX4 + 0.1;

      FieldQuadY1 = FieldQuadY1 + 0.1;
      FieldQuadY2 = FieldQuadY2 + 0.1;
      FieldQuadY3 = FieldQuadY3 - 0.1;
      FieldQuadY4 = FieldQuadY4 - 0.1;
    }

    if (FieldPlayerRed <= -150) {
      FieldPlayerDie = true;
      x = MysteryOrbX;
      y = MysteryOrbY;
    }

    if (FieldPlayerDie == true) {
      FieldPlayerDie = false;
      x = MysteryOrbX;
      y = MysteryOrbY;
      x = 200;
      y = 200;
      screen = 1;
      if (screen == 1) {
        x = 200;
        y = 200;
      }
      x = 200;
      y = 200;
      HayAttackX1 = -300;
      HayAttackX2 = 700;
      HayAttackX3 = -300;
      HayAttackX4 = 700;
      TractorAttackY1 = 2200;
      TractorAttackY2 = 2300;
      TractorAttackY3 = 2400;
      TractorAttackY4 = 2500;
      TractorAttackY5 = 2600;
      TractorAttackY6 = 2700;
      fieldfightResult = 0;
      fieldgame = true;
      FieldPlayerHealth = 200;
      FieldBossHealth = 400;

      FieldCutBossX = 200;
      FieldCutBossY = 300;
      FieldCutBossX2 = -100;
      FieldCutBossY2 = 200;
      FieldBossY2 = 200;
      FieldCutCutBossGreen = 100;
      FieldCutCutBoss2Green = 100;
      FieldQuadX1 = 200;
      FieldQuadY1 = 200;
      FieldQuadX2 = 200;
      FieldQuadY2 = 200;
      FieldQuadX3 = 200;
      FieldQuadY3 = 200;
      FieldQuadX4 = 200;
      FieldQuadY4 = 200;
      FieldPlayerRed = 255;
      fieldtime = 0;
      FieldCutspeed = 20;
      FieldCutspeed2 = 20;
      FieldCutSceneBackground = 200;
    }
  }
}
function FieldYouTied() {
  background("yellow");
  textSize(80);
  text("You...Tied?", 1, 150);
  fill("black");
  circle(150, 200, 50);
  circle(250, 200, 50);
  rect(100, 250, 200, 20);
}
function FieldOrbLocation() {
  background(0, 200, 0);
  fill(0, 175, 0);
  rect(185, 0, 30, 400);

  x = 200;

  if (y + 12.5 >= 400) {
    y = 387.5;
  }
  if (y - 12.5 <= 0 && item1 == false) {
    y = 12.5;
  }
  if (y - 12.5 <= 0 && item1 == true) {
    screen = 1;
    y = 350;
  }
}

function OceanBossEntrance() {
  background(0, 0, 50);
  strokeWeight(1);
  stroke(0);
  fill(ColorCircle);
  circle(OceanEntrCutX, OceanEntrCutY, 25);

  strokeWeight(0);
  OceanEntrCutY = OceanEntrCutY - OceanEntrCutSpeed;

  if (OceanEntrCutY <= 300 && OceanEntrApproach == false) {
    OceanEntrCutSpeed = 0;
    WaveEntrX = WaveEntrX + 5;
  }

  fill(0, 0, 200);
  circle(OceanBossEntrX, OceanBossEntrY, 100);
  fill("yellow");
  arc(
    OceanBossEntrX - 20,
    OceanBossEntrY - 10,
    40,
    40,
    0 + QUARTER_PI,
    PI + QUARTER_PI
  );
  fill("cyan");
  arc(
    OceanBossEntrX + 20,
    OceanBossEntrY - 10,
    40,
    40,
    0 - QUARTER_PI,
    PI - QUARTER_PI
  );

  OceanBossEntrY = OceanBossEntrY + OceanBossEntrSpeed;

  fill(0, 0, 20);
  rect(WaveEntrX, WaveEntrY, 1000, 200);

  if (WaveEntrX >= -600 && WaveEntrX <= 500) {
    OceanBossEntrY = 100;
  }

  if (WaveEntrX >= 600) {
    OceanBossEntrSpeed = 1;
    OceanEntrCutSpeed = 1;
    OceanEntrApproach = true;
    OceanEntrDarkness = OceanEntrDarkness + 3.5;
  }

  if (OceanBossEntrY + 50 >= OceanEntrCutY - 12.5) {
    OceanBossEntrSpeed = 0;
    OceanEntrCutSpeed = 0;
    OceanEntrSkip = true;
  }

  if (OceanEntrDarkness >= 270) {
    screen = 3.3;
  }

  fill(0, 0, 0, OceanEntrDarkness);
  rect(0, 0, 400, 400);
}
function OceanBossBattle() {
  background(0, 0, 50);
  fill("black");
  rect(0, 250, 400, 10);

  if (oceangame == true) {
    Player();
    OceanBoss();
    OceanBossBar();
    OceanPlayerBar();
    SharkAttack();
    YellowLightningAttack();
    CyanLightningAttack();
  }
  if (oceangame == false && oceanfightResult == 1) {
    OceanYouWin();
  }
  if (oceangame == false && oceanfightResult == 2) {
    OceanYouLose();
  }
  if (oceangame == false && oceanfightResult == 3) {
    OceanYouTie();
  }
  if (oceanfightResult == 0) {
    if (mouseIsPressed) {
      if (mouseButton === LEFT) oceanshoot = true;
      OceanShotY = y - 8;
      OceanShotX = x;
    }
    if (oceanshoot == true) {
      OceanShotY = OceanShotY - 10;
      fill("black");
      circle(OceanShotX, OceanShotY, 10);
    }
  }
  if (x > 386.5) {
    x = 386.5;
  }

  if (x < 13.5) {
    x = 13.5;
  }
  if (y < 272.5) {
    y = 272.5;
  }
  if (y > 387.5) {
    y = 387.5;
  }
}
function OceanBoss() {
  fill(0, 0, 200);
  circle(OceanBossX, OceanBossY, 100);
  fill("yellow");
  arc(
    OceanBossX - 20,
    OceanBossY - 10,
    40,
    40,
    0 + QUARTER_PI,
    PI + QUARTER_PI
  );
  fill("cyan");
  arc(
    OceanBossX + 20,
    OceanBossY - 10,
    40,
    40,
    0 - QUARTER_PI,
    PI - QUARTER_PI
  );

  OceanBossX = OceanBossX + oceanspeed;

  if (OceanBossX == 200) {
    oceanspeed = oceanspeed * 1;
  }
  if (OceanBossX >= 350) {
    oceanspeed = oceanspeed * -1;
  }
  if (OceanBossX <= 50) {
    oceanspeed = oceanspeed * -1;
  }
}
function OceanBossBar() {
  strokeWeight(1);
  noStroke();
  //stroke(0);
  fill("grey");
  rect(0, 0, 400, 20);
  fill(OceanBossHealthBarColor);
  rect(0, 0, OceanBossHealth, 20);
  fill("black");
  textSize(20);
  OceanBossPercentage = round(OceanBossHealth / 4);
  //text(OceanBossPercentage + "%", 170, 17);

  if (
    OceanShotX + 5 >= OceanBossX - 50 &&
    OceanShotX - 5 <= OceanBossX + 50 &&
    OceanShotY + 5 >= OceanBossY - 50 &&
    OceanShotY - 5 <= OceanBossY + 50
  ) {
    OceanBossHealth = OceanBossHealth - OceanShotDamage;
  }

  if (OceanBossHealth > 200) {
    OceanBossHealthBarColor = "green";
  }
  if (OceanBossHealth <= 200 && OceanBossHealth > 50) {
    OceanBossHealthBarColor = "yellow";
  }
  if (OceanBossHealth <= 50) {
    OceanBossHealthBarColor = "red";
  }
  if (OceanBossHealth <= 0) {
    OceanBossHealth = 0;
  }
  if (OceanBossHealth <= 0) {
    oceanfightResult = 1;
    OceanBossHealth = 0;
    oceangame = false;
  }
  if (OceanBossHealth <= 0 && OceanPlayerHealth <= 0) {
    oceangame = false;
    oceanfightResult = 3;
    OceanBossHealth = 0;
    OceanPlayerHealth = 0;
  }
}
function OceanPlayerBar() {
  fill("grey");
  rect(100, 380, 200, 20);
  fill(OceanPlayerHealthBarColor);
  rect(100, 380, OceanPlayerHealth, 20);
  fill("black");
  OceanPlayerPercentage = round(OceanPlayerHealth / 2);
  //text(OceanPlayerPercentage + "%", 174, 397);

  if (OceanPlayerHealth > 100) {
    OceanPlayerHealthBarColor = "green";
  }

  if (OceanPlayerHealth <= 100 && OceanPlayerHealth > 25) {
    OceanPlayerHealthBarColor = "yellow";
  }
  if (OceanPlayerHealth <= 25) {
    OceanPlayerHealthBarColor = "red";
  }
  if (OceanPlayerHealth <= 0) {
    OceanPlayerHealth = 0;
  }
  if (OceanPlayerHealth <= 0) {
    OceanPlayerHealth = 0;
    oceangame = false;
    oceanfightResult = 2;
  }
}
function SharkAttack() {
  fill(100);
  // width, height
  ellipse(SharkAttackX1, SharkAttackY1, 100, 30);
  ellipse(SharkAttackX2, SharkAttackY2, 100, 30);
  ellipse(SharkAttackX3, SharkAttackY3, 100, 30);
  ellipse(SharkAttackX4, SharkAttackY4, 100, 30);

  //Movement
  SharkAttackX1 = SharkAttackX1 - Shark1Speed;
  SharkAttackX2 = SharkAttackX2 + Shark2Speed;
  SharkAttackX3 = SharkAttackX3 - Shark3Speed;
  SharkAttackX4 = SharkAttackX4 + Shark4Speed;

  //Contact
  if (
    x + 12.5 >= SharkAttackX1 - 50 &&
    x - 12.5 <= SharkAttackX1 + 50 &&
    y + 12.5 >= SharkAttackY1 - 15 &&
    y - 12.5 <= SharkAttackY1 + 15
  ) {
    OceanPlayerHealth = OceanPlayerHealth - SharkDamage;
  }
  if (
    x + 12.5 >= SharkAttackX2 - 50 &&
    x - 12.5 <= SharkAttackX2 + 50 &&
    y + 12.5 >= SharkAttackY2 - 15 &&
    y - 12.5 <= SharkAttackY2 + 15
  ) {
    OceanPlayerHealth = OceanPlayerHealth - SharkDamage;
  }
  if (
    x + 12.5 >= SharkAttackX3 - 50 &&
    x - 12.5 <= SharkAttackX3 + 50 &&
    y + 12.5 >= SharkAttackY3 - 15 &&
    y - 12.5 <= SharkAttackY3 + 15
  ) {
    OceanPlayerHealth = OceanPlayerHealth - SharkDamage;
  }
  if (
    x + 12.5 >= SharkAttackX4 - 50 &&
    x - 12.5 <= SharkAttackX4 + 50 &&
    y + 12.5 >= SharkAttackY4 - 15 &&
    y - 12.5 <= SharkAttackY4 + 15
  ) {
    OceanPlayerHealth = OceanPlayerHealth - SharkDamage;
  }
  //Return
  if (SharkAttackX1 <= -2000) {
    SharkAttackX1 = 800;
    Shark1Speed = random(3, 6);
  }
  if (SharkAttackX2 >= 2200) {
    SharkAttackX2 = -400;
    Shark2Speed = random(3, 6);
  }
  if (SharkAttackX3 <= -2000) {
    SharkAttackX3 = 800;
    Shark3Speed = random(3, 6);
  }
  if (SharkAttackX4 >= 2200) {
    SharkAttackX4 = -400;
    Shark4Speed = random(3, 6);
  }
}
function YellowLightningAttack() {
  fill("yellow");
  rect(YellowLightningX1, YellowLightningY1, 20, 400);
  rect(YellowLightningX2, YellowLightningY2, 20, 400);
  rect(YellowLightningX3, YellowLightningY3, 20, 400);
  rect(YellowLightningX4, YellowLightningY4, 20, 400);
  rect(YellowLightningX5, YellowLightningY5, 20, 400);

  YellowLightningY1 = YellowLightningY1 + YellowLightningSpeed;
  YellowLightningY2 = YellowLightningY2 + YellowLightningSpeed;
  YellowLightningY3 = YellowLightningY3 + YellowLightningSpeed;
  YellowLightningY4 = YellowLightningY4 + YellowLightningSpeed;
  YellowLightningY5 = YellowLightningY5 + YellowLightningSpeed;

  if (YellowLightningY1 >= -3000 && YellowLightningY1 <= -500) {
    fill("red");
    quad(
      YellowWarningX1 + 15,
      YellowWarningY1 + 0,
      YellowWarningX1 + 35,
      YellowWarningY1 + 0,
      YellowWarningX1 + 35,
      YellowWarningY1 + 60,
      YellowWarningX1 + 15,
      YellowWarningY1 + 60
    );
    square(YellowWarningX1 + 15, YellowWarningY1 + 65, 20);

    quad(
      YellowWarningX2 + 15,
      YellowWarningY2 + 0,
      YellowWarningX2 + 35,
      YellowWarningY2 + 0,
      YellowWarningX2 + 35,
      YellowWarningY2 + 60,
      YellowWarningX2 + 15,
      YellowWarningY2 + 60
    );
    square(YellowWarningX2 + 15, YellowWarningY2 + 65, 20);

    quad(
      YellowWarningX3 + 15,
      YellowWarningY3 + 0,
      YellowWarningX3 + 35,
      YellowWarningY3 + 0,
      YellowWarningX3 + 35,
      YellowWarningY3 + 60,
      YellowWarningX3 + 15,
      YellowWarningY3 + 60
    );
    square(YellowWarningX3 + 15, YellowWarningY3 + 65, 20);

    quad(
      YellowWarningX4 + 15,
      YellowWarningY4 + 0,
      YellowWarningX4 + 35,
      YellowWarningY4 + 0,
      YellowWarningX4 + 35,
      YellowWarningY4 + 60,
      YellowWarningX4 + 15,
      YellowWarningY4 + 60
    );
    square(YellowWarningX4 + 15, YellowWarningY4 + 65, 20);

    quad(
      YellowWarningX5 + 15,
      YellowWarningY5 + 0,
      YellowWarningX5 + 35,
      YellowWarningY5 + 0,
      YellowWarningX5 + 35,
      YellowWarningY5 + 60,
      YellowWarningX5 + 15,
      YellowWarningY5 + 60
    );
    square(YellowWarningX5 + 15, YellowWarningY5 + 65, 20);
  }

  if (YellowLightningY1 >= 34000) {
    YellowLightningY1 = -30000;
  }
  if (YellowLightningY2 >= 34000) {
    YellowLightningY2 = -30000;
  }
  if (YellowLightningY3 >= 34000) {
    YellowLightningY3 = -30000;
  }
  if (YellowLightningY4 >= 34000) {
    YellowLightningY4 = -30000;
  }
  if (YellowLightningY5 >= 34000) {
    YellowLightningY5 = -30000;
  }

  if (
    YellowLightningX1 + 20 >= x - 12.5 &&
    YellowLightningX1 <= x + 12.5 &&
    ((YellowLightningY1 <= y + 12.5 && YellowLightningY1 + 400 >= y - 12.5) ||
      (y + 12.5 <= YellowLightningY1 + 400 && y + 12.5 >= YellowLightningY1))
  ) {
    OceanPlayerHealth = OceanPlayerHealth - YellowLightningDamage;
  }
  if (
    YellowLightningX2 + 20 >= x - 12.5 &&
    YellowLightningX2 <= x + 12.5 &&
    ((YellowLightningY2 <= y + 12.5 && YellowLightningY2 + 400 >= y - 12.5) ||
      (y + 12.5 <= YellowLightningY2 + 400 && y + 12.5 >= YellowLightningY2))
  ) {
    OceanPlayerHealth = OceanPlayerHealth - YellowLightningDamage;
  }
  if (
    YellowLightningX3 + 20 >= x - 12.5 &&
    YellowLightningX3 <= x + 12.5 &&
    ((YellowLightningY3 <= y + 12.5 && YellowLightningY3 + 400 >= y - 12.5) ||
      (y + 12.5 <= YellowLightningY3 + 400 && y + 12.5 >= YellowLightningY3))
  ) {
    OceanPlayerHealth = OceanPlayerHealth - YellowLightningDamage;
  }
  if (
    YellowLightningX4 + 20 >= x - 12.5 &&
    YellowLightningX4 <= x + 12.5 &&
    ((YellowLightningY4 <= y + 12.5 && YellowLightningY4 + 400 >= y - 12.5) ||
      (y + 12.5 <= YellowLightningY4 + 400 && y + 12.5 >= YellowLightningY4))
  ) {
    OceanPlayerHealth = OceanPlayerHealth - YellowLightningDamage;
  }
  if (
    YellowLightningX5 + 20 >= x - 12.5 &&
    YellowLightningX5 <= x + 12.5 &&
    ((YellowLightningY5 <= y + 12.5 && YellowLightningY5 + 400 >= y - 12.5) ||
      (y + 12.5 <= YellowLightningY5 + 400 && y + 12.5 >= YellowLightningY5))
  ) {
    OceanPlayerHealth = OceanPlayerHealth - YellowLightningDamage;
  }
}
function CyanLightningAttack() {
  fill("cyan");
  rect(CyanLightningX1, CyanLightningY1, 20, 400);
  rect(CyanLightningX2, CyanLightningY2, 20, 400);
  rect(CyanLightningX3, CyanLightningY3, 20, 400);
  rect(CyanLightningX4, CyanLightningY4, 20, 400);

  CyanLightningY1 = CyanLightningY1 + CyanLightningSpeed;
  CyanLightningY2 = CyanLightningY2 + CyanLightningSpeed;
  CyanLightningY3 = CyanLightningY3 + CyanLightningSpeed;
  CyanLightningY4 = CyanLightningY4 + CyanLightningSpeed;

  if (CyanLightningY1 >= -2500 && CyanLightningY1 <= -500) {
    fill("red");
    quad(
      CyanWarningX1 + 0,
      CyanWarningY1 + 0,
      CyanWarningX1 + 20,
      CyanWarningY1 + 0,
      CyanWarningX1 + 20,
      CyanWarningY1 + 60,
      CyanWarningX1 + 0,
      CyanWarningY1 + 60
    );
    square(CyanWarningX1, CyanWarningY1 + 65, 20);

    quad(
      CyanWarningX2 + 0,
      CyanWarningY2 + 0,
      CyanWarningX2 + 20,
      CyanWarningY2 + 0,
      CyanWarningX2 + 20,
      CyanWarningY2 + 60,
      CyanWarningX2 + 0,
      CyanWarningY2 + 60
    );
    square(CyanWarningX2, CyanWarningY2 + 65, 20);

    quad(
      CyanWarningX3 + 0,
      CyanWarningY3 + 0,
      CyanWarningX3 + 20,
      CyanWarningY3 + 0,
      CyanWarningX3 + 20,
      CyanWarningY3 + 60,
      CyanWarningX3 + 0,
      CyanWarningY3 + 60
    );
    square(CyanWarningX3, CyanWarningY3 + 65, 20);

    quad(
      CyanWarningX4 + 0,
      CyanWarningY4 + 0,
      CyanWarningX4 + 20,
      CyanWarningY4 + 0,
      CyanWarningX4 + 20,
      CyanWarningY4 + 60,
      CyanWarningX4 + 0,
      CyanWarningY4 + 60
    );
    square(CyanWarningX4, CyanWarningY4 + 65, 20);
  }
  if (CyanLightningY1 >= 39000) {
    CyanLightningY1 = -35000;
  }
  if (CyanLightningY2 >= 39000) {
    CyanLightningY2 = -35000;
  }
  if (CyanLightningY3 >= 39000) {
    CyanLightningY3 = -35000;
  }
  if (CyanLightningY4 >= 39000) {
    CyanLightningY4 = -35000;
  }

  if (
    CyanLightningX1 + 20 >= x - 12.5 &&
    CyanLightningX1 <= x + 12.5 &&
    ((CyanLightningY1 <= y + 12.5 && CyanLightningY1 + 400 >= y - 12.5) ||
      (y + 12.5 <= CyanLightningY1 + 400 && y + 12.5 >= CyanLightningY1))
  ) {
    OceanPlayerHealth = OceanPlayerHealth - CyanLightningDamage;
  }
  if (
    CyanLightningX2 + 20 >= x - 12.5 &&
    CyanLightningX2 <= x + 12.5 &&
    ((CyanLightningY2 <= y + 12.5 && CyanLightningY2 + 400 >= y - 12.5) ||
      (y + 12.5 <= CyanLightningY2 + 400 && y + 12.5 >= CyanLightningY2))
  ) {
    OceanPlayerHealth = OceanPlayerHealth - CyanLightningDamage;
  }
  if (
    CyanLightningX3 + 20 >= x - 12.5 &&
    CyanLightningX3 <= x + 12.5 &&
    ((CyanLightningY3 <= y + 12.5 && CyanLightningY3 + 400 >= y - 12.5) ||
      (y + 12.5 <= CyanLightningY3 + 400 && y + 12.5 >= CyanLightningY3))
  ) {
    OceanPlayerHealth = OceanPlayerHealth - CyanLightningDamage;
  }
  if (
    CyanLightningX4 + 20 >= x - 12.5 &&
    CyanLightningX4 <= x + 12.5 &&
    ((CyanLightningY4 <= y + 12.5 && CyanLightningY4 + 400 >= y - 12.5) ||
      (y + 12.5 <= CyanLightningY4 + 400 && y + 12.5 >= CyanLightningY4))
  ) {
    OceanPlayerHealth = OceanPlayerHealth - CyanLightningDamage;
  }
}
function OceanYouWin() {
  background(0, 0, OceanBackgroundBlue);
  oceanshoot = false;
  Laser = ColorCircle;
  OceanBackgroundBlue = OceanBackgroundBlue - 1;
  //Player
  fill(ColorCircle);
  circle(OceanCutx, OceanCuty, 25);
  //Boss
  fill(0, 0, OceanBossBlue);
  arc(OceanQuadBossX1, OceanQuadBossY1, 100, 100, 0, HALF_PI);
  arc(OceanQuadBossX2, OceanQuadBossY2, 100, 100, HALF_PI, PI);
  arc(OceanQuadBossX3, OceanQuadBossY3, 100, 100, PI, PI + HALF_PI);
  arc(OceanQuadBossX4, OceanQuadBossY4, 100, 100, PI + HALF_PI, 0);
  fill("yellow");
  arc(CutOceanLeftEyeX, 90, 40, 40, 0 + QUARTER_PI, PI + QUARTER_PI);
  fill("cyan");
  arc(CutOceanRightEyeX, 90, 40, 40, 0 - QUARTER_PI, PI - QUARTER_PI);
  //Laser
  fill(Laser);
  rect(125, OceanLaserY, 150, OceanLaserHeight);
  if (OceanBackgroundBlue <= -50) {
    OceanLaserHeight = OceanLaserHeight - 30;
  }

  oceantime = oceantime + 1;

  if (oceantime >= 250) {
    OceanLaserY = OceanLaserY - 30;
    CutOceanLeftEyeX = -300;
    CutOceanRightEyeX = 700;
  }

  if (OceanLaserY <= -1000) {
    OceanCuty = OceanCuty + 1;
  }

  if (OceanCuty >= 500) {
    OceanQuadBossX1 = OceanQuadBossX1 + 0.1;
    OceanQuadBossX2 = OceanQuadBossX2 - 0.1;
    OceanQuadBossX3 = OceanQuadBossX3 - 0.1;
    OceanQuadBossX4 = OceanQuadBossX4 + 0.1;

    OceanQuadBossY1 = OceanQuadBossY1 + 0.1;
    OceanQuadBossY2 = OceanQuadBossY2 + 0.1;
    OceanQuadBossY3 = OceanQuadBossY3 - 0.1;
    OceanQuadBossY4 = OceanQuadBossY4 - 0.1;

    OceanBossBlue = OceanBossBlue - 5;
  }

  if (OceanBossBlue <= -150) {
    OceanBossDie = true;
  }
  if (OceanBossDie == true) {
    OceanBossDie = false;
    screen = 3.6;
    x = 200;
    y = 350;
  }
}
function OceanYouLose() {
  background(0, 0, OceanCutBackBlue);
  oceanshoot = false;
  OceanCutBackBlue = OceanCutBackBlue - 0.5;

  fill(0, 0, OceanBossBlue);
  circle(OceanCutBossX, OceanCutBossY, 100);
  fill("yellow");
  arc(
    OceanCutBossX - 20,
    OceanCutBossY - 10,
    40,
    40,
    0 + QUARTER_PI,
    PI + QUARTER_PI
  );
  fill("cyan");
  arc(
    OceanCutBossX + 20,
    OceanCutBossY - 10,
    40,
    40,
    0 - QUARTER_PI,
    PI - QUARTER_PI
  );

  if (OceanCutBackBlue <= 0) {
    OceanBossBlue = OceanBossBlue - 5;
  }

  fill(ColorCircle);
  //Bottom
  arc(OceanQuadX1, OceanQuadY1, 25, 25, QUARTER_PI, HALF_PI + QUARTER_PI);
  //Left
  arc(OceanQuadX2, OceanQuadY2, 25, 25, HALF_PI + QUARTER_PI, PI + QUARTER_PI);
  //Top
  arc(OceanQuadX3, OceanQuadY3, 25, 25, PI + QUARTER_PI, PI + PI - QUARTER_PI);
  //Right
  arc(OceanQuadX4, OceanQuadY4, 25, 25, PI + PI - QUARTER_PI, QUARTER_PI);

  fill(100);
  ellipse(CutSharkX1, CutSharkY1, 100, 30);
  ellipse(CutSharkX2, CutSharkY2, 100, 30);
  ellipse(CutSharkX3, CutSharkY3, 30, 100);
  ellipse(CutSharkX4, CutSharkY4, 30, 100);

  if (OceanBossBlue <= 0) {
    CutSharkX1 = CutSharkX1 + 10;
    CutSharkX2 = CutSharkX2 - 10;
    CutSharkY3 = CutSharkY3 - 10;
    CutSharkY4 = CutSharkY4 + 10;
  }

  if (
    CutSharkX1 >= 200 &&
    CutSharkX2 <= 200 &&
    CutSharkY3 <= 200 &&
    CutSharkY4 >= 200 &&
    oceantime <= 100
  ) {
    CutSharkX1 = 200;
    CutSharkX2 = 200;
    CutSharkY3 = 200;
    CutSharkY4 = 200;
    oceantime = oceantime + 1;
  }

  if (oceantime > 100) {
    CutSharkX1 = CutSharkX1 + 5;
    CutSharkX2 = CutSharkX2 - 5;
    CutSharkY3 = CutSharkY3 - 5;
    CutSharkY4 = CutSharkY4 + 5;
  }

  if (CutSharkX1 >= 700) {
    OceanPlayerRed = OceanPlayerRed - 5;
    OceanQuadY1 = OceanQuadY1 + 0.1;
    OceanQuadX2 = OceanQuadX2 - 0.1;
    OceanQuadY3 = OceanQuadY3 - 0.1;
    OceanQuadX4 = OceanQuadX4 + 0.1;
  }

  if (OceanPlayerRed <= -150) {
    OceanPlayerDie = true;
  }

  if (OceanPlayerDie == true) {
    OceanPlayerDie = false;
    screen = 1;
    x = 200;
    y = 200;
    oceantime = 0;
    oceanfightResult = 0;
    oceangame = true;
    OceanPlayerHealth = 200;
    OceanBossHealth = 400;
    SharkAttackX1 = 800;
    SharkAttackX2 = -400;
    SharkAttackX3 = 800;
    SharkAttackX4 = -400;
    YellowLightningY1 = -30000;
    YellowLightningY2 = -30000;
    YellowLightningY3 = -30000;
    YellowLightningY4 = -30000;
    YellowLightningY5 = -30000;
    CyanLightningY1 = -35000;
    CyanLightningY2 = -35000;
    CyanLightningY3 = -35000;
    CyanLightningY4 = -35000;
    OceanQuadX1 = 200;
    OceanQuadY1 = 200;
    OceanQuadX2 = 200;
    OceanQuadY2 = 200;
    OceanQuadX3 = 200;
    OceanQuadY3 = 200;
    OceanQuadX4 = 200;
    OceanQuadY4 = 200;
    OceanPlayerRed = 255;
    OceanCutBossX = 200;
    OceanCutBossY = 75;
    OceanBossBlue = 200;
    OceanCutBackBlue = 50;
    CutSharkX1 = -100;
    CutSharkY1 = 200;
    CutSharkX2 = 500;
    CutSharkY2 = 200;
    CutSharkX3 = 200;
    CutSharkY3 = 500;
    CutSharkX4 = 200;
    CutSharkY4 = -100;
  }
}
function OceanYouTie() {
  background("yellow");
  textSize(80);
  text("You...Tied?", 1, 150);
  fill("black");
  circle(150, 200, 50);
  circle(250, 200, 50);
  rect(100, 250, 200, 20);
}
function OceanOrbLocation() {
  background(0, 0, 50);
  fill(0, 0, 75);
  rect(185, 0, 30, 400);

  x = 200;

  if (y - 12.5 <= 0) {
    y = 12.5;
  }

  if (y + 12.5 >= 400 && item2 == false) {
    y = 387.5;
  }

  if (y + 12.5 >= 400 && item2 == true) {
    screen = 1;
    y = 50;
  }
}

function TundraBossEntrance() {
  background(225);
  strokeWeight(1);
  stroke(0);
  fill(ColorCircle);
  circle(TundraEntrCutX, TundraEntrCutY, 25);
  TundraEntrCutX = TundraEntrCutX - TundraEntrCutSpeed;
  if (TundraEntrCutX <= 300 && TundraEntrApproach == false) {
    TundraEntrCutSpeed = 0;
    TundraEntrTimer = TundraEntrTimer + TundraEntrTimerRiser;
  }
  strokeWeight(0);
  fill(TundraEntrBody);
  circle(TundraBossEntrX, TundraBossEntrY, 100);
  fill(TundraEntrRightEye);
  arc(
    TundraBossEntrX + 20,
    TundraBossEntrY - 10,
    40,
    40,
    0 - QUARTER_PI,
    PI - QUARTER_PI
  );
  fill(TundraEntrLeftEye);
  arc(
    TundraBossEntrX - 20,
    TundraBossEntrY - 10,
    40,
    40,
    0 + QUARTER_PI,
    PI + QUARTER_PI
  );

  TundraBossEntrX = TundraBossEntrX + TundraBossEntrSpeed;

  if (TundraEntrCutX <= 300 && TundraEntrTimer >= 50) {
    TundraEntrBody = TundraEntrBody + 2;
    TundraEntrRightEye = TundraEntrRightEye - 4;
    //TundraEntrTimerRiser = 0;
  }
  if (TundraEntrBody >= 255) {
    TundraEntrBody = 255;
    //TundraEntrTimer = 0.5;
  }

  if (TundraEntrRightEye <= 145) {
    TundraEntrRightEye = 145;
  }

  if (
    TundraEntrBody == 255 &&
    TundraEntrRightEye == 145 &&
    TundraEntrTimer >= 100
  ) {
    TundraEntrCutSpeed = 1;
    TundraBossEntrSpeed = 1;
    TundraEntrApproach = true;
    TundraEntrDarkness = TundraEntrDarkness + 3.5;
  }

  if (TundraBossEntrX + 50 >= TundraEntrCutX - 12.5) {
    TundraEntrCutSpeed = 0;
    TundraBossEntrSpeed = 0;
    TundraEntrSkip = true;
  }

  fill(0, 0, 0, TundraEntrDarkness);
  rect(0, 0, 400, 400);

  if (TundraEntrDarkness >= 270) {
    screen = 4.3;
  }
}
function TundraBossBattle() {
  background(225);
  fill(255);
  rect(250, 0, 25, 400);

  if (tundragame == true) {
    Player();
    TundraBoss();
    TundraBossBar();
    TundraPlayerBar();
    HailAttack();
    SnowAttack();
  }
  if (tundragame == false && tundrafightResult == 1) {
    TundraYouWin();
  }
  if (tundragame == false && tundrafightResult == 2) {
    TundraYouLose();
  }
  if (tundragame == false && tundrafightResult == 3) {
    TundraYouTied();
  }
  if (x + 12.5 >= 400) {
    x = 387.5;
  }
  if (x - 12.5 <= 275) {
    x = 287.5;
  }
  if (y + 12.5 >= 400) {
    y = 387.5;
  }
  if (y - 12.5 <= 0) {
    y = 12.5;
  }
  if (tundrafightResult == 0) {
    if (mouseIsPressed) {
      if (mouseButton === LEFT) tundrashoot = true;
      tundrashotX = x - 8;
      tundrashotY = y;
    }
    if (tundrashoot == true) {
      tundrashotX = tundrashotX - 10;
      fill("black");
      circle(tundrashotX, tundrashotY, 10);
    }
  }
}
function TundraBoss() {
  strokeWeight(1);
  noStroke();
  //stroke(0);
  fill(255);
  circle(TundraBossX, TundraBossY, 100);
  fill(145);
  arc(
    TundraBossX + 20,
    TundraBossY - 10,
    40,
    40,
    0 - QUARTER_PI,
    PI - QUARTER_PI
  );
  //arc(TundraBossX - 20, TundraBossY - 10, 40, 40, 0 + QUARTER_PI, PI + QUARTER_PI);
  fill(225);
  arc(
    TundraBossX - 20,
    TundraBossY - 10,
    40,
    40,
    0 + QUARTER_PI,
    PI + QUARTER_PI
  );
  //arc(TundraBossX + 20, TundraBossY - 10, 40, 40, 0 - QUARTER_PI, PI - QUARTER_PI);

  TundraBossY = TundraBossY + tundraspeed;

  if (TundraBossY == 200) {
    tundraspeed = tundraspeed * 1;
  }
  if (TundraBossY >= 350) {
    tundraspeed = tundraspeed * -1;
  }
  if (TundraBossY <= 50) {
    tundraspeed = tundraspeed * -1;
  }
}
function TundraBossBar() {
  fill("grey");
  rect(0, 0, 20, 400);
  fill(TundraBossHealthBarColor);
  rect(0, TundraBossHealth, 20, 400);

  if (
    tundrashotX + 5 >= TundraBossX - 50 &&
    tundrashotX - 5 <= TundraBossX + 50 &&
    tundrashotY + 5 >= TundraBossY - 50 &&
    tundrashotY - 5 <= TundraBossY + 50
  ) {
    TundraBossHealth = TundraBossHealth + TundraShotDamage;
  }
  if (TundraBossHealth < 200) {
    TundraBossHealthBarColor = "green";
  }

  if (TundraBossHealth >= 200 && TundraBossHealth < 350) {
    TundraBossHealthBarColor = "yellow";
  }
  if (TundraBossHealth >= 350) {
    TundraBossHealthBarColor = "red";
  }
  if (TundraBossHealth >= 400) {
    tundragame = false;
    tundrafightResult = 1;
  }
}
function TundraPlayerBar() {
  fill("grey");
  rect(380, 200, 20, 400);
  fill(TundraPlayerHealthBarColor);
  rect(380, TundraPlayerHealth, 20, 400);
  //PlayerHealth = 200 and increase because it is Y coordinate

  if (TundraPlayerHealth < 300) {
    TundraPlayerHealthBarColor = "green";
  }
  if (TundraPlayerHealth >= 300) {
    TundraPlayerHealthBarColor = "yellow";
  }
  if (TundraPlayerHealth >= 360) {
    TundraPlayerHealthBarColor = "red";
  }
  if (TundraPlayerHealth >= 400) {
    tundragame = false;
    tundrafightResult = 2;
  }
}
function HailAttack() {
  //HailAttack(X/Y)#
  //HailSpeed
  fill(255);
  rect(HailAttackX1, HailAttackY1, 25, 25);
  rect(HailAttackX2, HailAttackY2, 25, 25);
  rect(HailAttackX3, HailAttackY3, 25, 25);
  rect(HailAttackX5, HailAttackY5, 25, 25);
  rect(HailAttackX6, HailAttackY6, 25, 25);
  //Speed
  HailAttackX1 = HailAttackX1 + HailSpeed1;
  HailAttackX2 = HailAttackX2 + HailSpeed2;
  HailAttackX3 = HailAttackX3 + HailSpeed3;
  HailAttackX5 = HailAttackX5 + HailSpeed5;
  HailAttackX6 = HailAttackX6 + HailSpeed6;

  if (
    HailAttackX1 + 12.5 >= x - 12.5 &&
    HailAttackX1 <= x + 12.5 &&
    ((HailAttackY1 <= y + 12.5 && HailAttackY1 + 12.5 >= y - 12.5) ||
      (y + 12.5 <= HailAttackY1 + 12.5 && y + 12.5 >= HailAttackY1))
  ) {
    TundraPlayerHealth = TundraPlayerHealth + HailHealthDecrease;
  }

  if (
    HailAttackX2 + 12.5 >= x - 12.5 &&
    HailAttackX2 <= x + 12.5 &&
    ((HailAttackY2 <= y + 12.5 && HailAttackY2 + 12.5 >= y - 12.5) ||
      (y + 12.5 <= HailAttackY2 + 12.5 && y + 12.5 >= HailAttackY2))
  ) {
    TundraPlayerHealth = TundraPlayerHealth + HailHealthDecrease;
  }

  if (
    HailAttackX3 + 12.5 >= x - 12.5 &&
    HailAttackX3 <= x + 12.5 &&
    ((HailAttackY3 <= y + 12.5 && HailAttackY3 + 12.5 >= y - 12.5) ||
      (y + 12.5 <= HailAttackY3 + 12.5 && y + 12.5 >= HailAttackY3))
  ) {
    TundraPlayerHealth = TundraPlayerHealth + HailHealthDecrease;
  }
  if (
    HailAttackX5 + 12.5 >= x - 12.5 &&
    HailAttackX5 <= x + 12.5 &&
    ((HailAttackY5 <= y + 12.5 && HailAttackY5 + 12.5 >= y - 12.5) ||
      (y + 12.5 <= HailAttackY5 + 12.5 && y + 12.5 >= HailAttackY5))
  ) {
    TundraPlayerHealth = TundraPlayerHealth + HailHealthDecrease;
  }
  if (
    HailAttackX6 + 12.5 >= x - 12.5 &&
    HailAttackX6 <= x + 12.5 &&
    ((HailAttackY6 <= y + 12.5 && HailAttackY6 + 12.5 >= y - 12.5) ||
      (y + 12.5 <= HailAttackY6 + 12.5 && y + 12.5 >= HailAttackY6))
  ) {
    TundraPlayerHealth = TundraPlayerHealth + HailHealthDecrease;
  }
  //Return
  if (HailAttackX1 >= 1100) {
    HailAttackX1 = -500;
    HailSpeed1 = random(5, 7);
  }
  if (HailAttackX2 >= 1100) {
    HailAttackX2 = -500;
    HailSpeed2 = random(5, 7);
  }
  if (HailAttackX3 >= 1100) {
    HailAttackX3 = -500;
    HailSpeed1 = random(5, 7);
  }

  if (HailAttackX5 >= 1100) {
    HailAttackX5 = -500;
    HailSpeed5 = random(5, 7);
  }
  if (HailAttackX6 >= 1100) {
    HailAttackX6 = -500;
    HailSpeed6 = random(5, 7);
  }
}
function SnowAttack() {
  //SnowAttack(X/Y)#
  fill(255);
  //Difference of 25
  rect(SnowAttackX1, SnowAttackY1, 25, 100);
  rect(SnowAttackX2, SnowAttackY2, 25, 100);
  rect(SnowAttackX3, SnowAttackY3, 25, 100);
  rect(SnowAttackX4, SnowAttackY4, 25, 100);
  rect(SnowAttackX5, SnowAttackY5, 25, 100);
  //Speed
  SnowAttackY1 = SnowAttackY1 + TopSnowSpeed1;
  SnowAttackY2 = SnowAttackY2 - BottomSnowSpeed1;
  SnowAttackY3 = SnowAttackY3 + TopSnowSpeed2;
  SnowAttackY4 = SnowAttackY4 - BottomSnowSpeed2;
  SnowAttackY5 = SnowAttackY5 + TopSnowSpeed3;

  //Damage
  if (
    SnowAttackX1 + 25 >= x - 12.5 &&
    SnowAttackX1 <= x + 12.5 &&
    ((SnowAttackY1 <= y + 12.5 && SnowAttackY1 + 25 >= y - 12.5) ||
      (y + 12.5 <= SnowAttackY1 + 25 && y + 12.5 >= SnowAttackY1))
  ) {
    TundraPlayerHealth = TundraPlayerHealth + SnowHealthDecrease;
  }
  if (
    SnowAttackX2 + 25 >= x - 12.5 &&
    SnowAttackX2 <= x + 12.5 &&
    ((SnowAttackY2 <= y + 12.5 && SnowAttackY2 + 25 >= y - 12.5) ||
      (y + 12.5 <= SnowAttackY2 + 25 && y + 12.5 >= SnowAttackY2))
  ) {
    TundraPlayerHealth = TundraPlayerHealth + SnowHealthDecrease;
  }
  if (
    SnowAttackX3 + 25 >= x - 12.5 &&
    SnowAttackX3 <= x + 12.5 &&
    ((SnowAttackY3 <= y + 12.5 && SnowAttackY3 + 25 >= y - 12.5) ||
      (y + 12.5 <= SnowAttackY3 + 25 && y + 12.5 >= SnowAttackY3))
  ) {
    TundraPlayerHealth = TundraPlayerHealth + SnowHealthDecrease;
  }
  if (
    SnowAttackX4 + 25 >= x - 12.5 &&
    SnowAttackX4 <= x + 12.5 &&
    ((SnowAttackY4 <= y + 12.5 && SnowAttackY4 + 25 >= y - 12.5) ||
      (y + 12.5 <= SnowAttackY4 + 25 && y + 12.5 >= SnowAttackY4))
  ) {
    TundraPlayerHealth = TundraPlayerHealth + SnowHealthDecrease;
  }
  if (
    SnowAttackX5 + 25 >= x - 12.5 &&
    SnowAttackX5 <= x + 12.5 &&
    ((SnowAttackY5 <= y + 12.5 && SnowAttackY5 + 25 >= y - 12.5) ||
      (y + 12.5 <= SnowAttackY5 + 25 && y + 12.5 >= SnowAttackY5))
  ) {
    TundraPlayerHealth = TundraPlayerHealth + SnowHealthDecrease;
  }
  //Return
  if (SnowAttackY1 >= 2000) {
    SnowAttackY1 = -1400;
    TopSnowSpeed1 = random(5, 7);
  }
  if (SnowAttackY2 <= -1400) {
    SnowAttackY2 = 1600;
    BottomSnowSpeed1 = random(5, 7);
  }
  if (SnowAttackY3 >= 2400) {
    SnowAttackY3 = -1800;
    TopSnowSpeed2 = random(5, 7);
  }
  if (SnowAttackY4 <= -1800) {
    SnowAttackY4 = 2000;
    BottomSnowSpeed2 = random(5, 7);
  }
  if (SnowAttackY5 >= 2800) {
    SnowAttackY5 = -2200;
    TopSnowSpeed3 = random(5, 7);
  }
}
function TundraYouWin() {
  background(TundraCutSceneBackground);
  tundrashoot = false;
  Laser = ColorCircle;
  TundraCutSceneBackground = TundraCutSceneBackground - 5;
  strokeWeight(1);
  noStroke();
  //stroke("black");
  fill(ColorCircle);
  circle(TundraCutx, TundraCuty, 25);

  strokeWeight(TundraBossWeight);
  noStroke();
  //stroke(0);
  fill(TundraBossColor);
  arc(TundraQuadBossX1, TundraQuadBossY1, 100, 100, 0, HALF_PI);
  arc(TundraQuadBossX2, TundraQuadBossY2, 100, 100, HALF_PI, PI);
  arc(TundraQuadBossX3, TundraQuadBossY3, 100, 100, PI, PI + HALF_PI);
  arc(TundraQuadBossX4, TundraQuadBossY4, 100, 100, PI + HALF_PI, 0);
  fill(145);
  arc(CutTundraLeftEyeX, 190, 40, 40, 0 - QUARTER_PI, PI - QUARTER_PI);
  fill(225);
  arc(CutTundraRightEyeX, 190, 40, 40, 0 + QUARTER_PI, PI + QUARTER_PI);

  fill(Laser);
  rect(TundraLaserX, 100, TundraLaserWidth, 200);

  if (TundraCutSceneBackground <= -200) {
    TundraLaserWidth = TundraLaserWidth - 30;

    tundratime = tundratime + 1;

    if (tundratime >= 150) {
      TundraLaserX = TundraLaserX - 10;
      CutTundraLeftEyeX = 800;
      CutTundraRightEyeX = -900;
    }

    if (TundraLaserX <= -800) {
      TundraCutx = TundraCutx + 1;
    }

    if (TundraCutx >= 450) {
      TundraBossWeight = 0;
      TundraBossColor = TundraBossColor - 5;
      TundraQuadBossX1 = TundraQuadBossX1 + 0.1;
      TundraQuadBossX2 = TundraQuadBossX2 - 0.1;
      TundraQuadBossX3 = TundraQuadBossX3 - 0.1;
      TundraQuadBossX4 = TundraQuadBossX4 + 0.1;

      TundraQuadBossY1 = TundraQuadBossY1 + 0.1;
      TundraQuadBossY2 = TundraQuadBossY2 + 0.1;
      TundraQuadBossY3 = TundraQuadBossY3 - 0.1;
      TundraQuadBossY4 = TundraQuadBossY4 - 0.1;
    }
  }
  if (TundraBossColor <= 0) {
    TundraBossDie = true;
  }
  if (TundraBossDie == true) {
    TundraBossDie = false;
    screen = 4.6;
    x = 350;
    y = 200;
  }
}
function TundraYouLose() {
  background(SnowBackground);
  tundrashoot = false;
  Laser = ColorCircle;
  fill(ColorCircle);
  strokeWeight(TundraPlayerWeight);
  noStroke();
  //stroke(1);
  arc(TundraQuadX1, TundraQuadY1, 25, 25, 0, HALF_PI);
  arc(TundraQuadX2, TundraQuadY2, 25, 25, HALF_PI, PI);
  arc(TundraQuadX3, TundraQuadY3, 25, 25, PI, PI + HALF_PI);
  arc(TundraQuadX4, TundraQuadY4, 25, 25, PI + HALF_PI, 0);

  strokeWeight(0);
  fill(255);
  rect(AvalancheX, AvalancheY, 2000, 400);
  AvalancheX = AvalancheX + 7;

  fill(255);
  strokeWeight(TundraBossWeight);
  circle(TundraCutBossX, TundraCutBossY, 100);
  fill(145);
  arc(120, 190, 40, 40, 0 - QUARTER_PI, PI - QUARTER_PI);
  fill(225);
  arc(80, 190, 40, 40, 0 + QUARTER_PI, PI + QUARTER_PI);

  if (AvalancheX >= -500) {
    SnowBackground = SnowBackground + 1;

    if (TundraPlayerBlue >= 250) {
      TundraPlayerBlue = 250;
    }
    if (TundraPlayerGreen >= 250) {
      TundraPlayerGreen = 250;
    }
  }

  if (AvalancheX >= -1600) {
    TundraBossWeight = TundraBossWeight - 0.01;
  }

  if (AvalancheX >= 800 && TundraBossWeight <= -1) {
    TundraQuadX1 = TundraQuadX1 + 0.1;
    TundraQuadX2 = TundraQuadX2 - 0.1;
    TundraQuadX3 = TundraQuadX3 - 0.1;
    TundraQuadX4 = TundraQuadX4 + 0.1;
    TundraQuadY1 = TundraQuadY1 + 0.1;
    TundraQuadY2 = TundraQuadY2 + 0.1;
    TundraQuadY3 = TundraQuadY3 - 0.1;
    TundraQuadY4 = TundraQuadY4 - 0.1;

    TundraPlayerBlue = TundraPlayerBlue + 10;
    TundraPlayerGreen = TundraPlayerGreen + 10;
    TundraPlayerRed = 250;
    TundraPlayerWeight = 0;
  }

  if (
    TundraPlayerRed == 250 &&
    TundraPlayerGreen >= 255 &&
    TundraPlayerBlue >= 255
  ) {
    TundraPlayerDie = true;
  }

  if (TundraPlayerDie == true) {
    TundraPlayerDie = false;
    screen = 1;
    x = 200;
    y = 200;
    tundrafightResult = 0;
    tundragame = true;
    TundraPlayerHealth = 200;
    TundraBossHealth = 0;
    HailAttackX1 = -700;
    HailAttackX2 = -700;
    HailAttackX3 = -700;
    HailAttackX5 = -700;
    HailAttackX6 = -700;
    SnowAttackY1 = -1600;
    SnowAttackY2 = 1800;
    SnowAttackY3 = -2000;
    SnowAttackY4 = 2200;
    SnowAttackY5 = -2400;
    SnowBackground = 225;
    TundraCutBossX = 100;
    TundraCutBossY = 200;
    TundraQuadX1 = 325;
    TundraQuadY1 = 200;
    TundraQuadX2 = 325;
    TundraQuadY2 = 200;
    TundraQuadX3 = 325;
    TundraQuadY3 = 200;
    TundraQuadX4 = 325;
    TundraQuadY4 = 200;
    TundraPlayerRed = 255;
    TundraPlayerGreen = 0;
    TundraPlayerBlue = 0;
    TundraPlayerWeight = 1;
    TundraBossWeight = 1;
    AvalancheX = -2400;
    AvalancheY = 0;
  }
}
function TundraOrbLocation() {
  background(255);
  fill(205);
  strokeWeight(1);
  noStroke();
  //stroke(1);
  rect(0, 185, 400, 30);

  y = 200;

  if (x - 12.5 <= 0) {
    x = 12.5;
  }
  if (x + 12.5 >= 400 && item3 == false) {
    x = 387.5;
  }
  if (x + 12.5 >= 400 && item3 == true) {
    screen = 1;
    x = 50;
  }
}

function DesertBossEntrance() {
  background(225, 140, 0);
  strokeWeight(1);
  stroke(0);
  fill(ColorCircle);
  circle(DesertEntrCutX, DesertEntrCutY, 25);
  DesertEntrCutX = DesertEntrCutX + DesertEntrCutSpeed;

  if (DesertEntrCutX >= 100 && DesertEntrApproach == false) {
    DesertEntrCutSpeed = 0;
    DesertEntrTimer = DesertEntrTimer + DesertEntrTimerRiser;
  }

  strokeWeight(0);
  fill(225, 80, 0);
  circle(DesertBossEntrX, DesertBossEntrY, DesertBossEntrSize);
  fill(0, 200, 0);
  arc(
    DesertBossEntrX - 20,
    DesertBossEntrY - 10,
    DesertBossEntrSize / 2.5,
    DesertBossEntrSize / 2.5,
    0 + QUARTER_PI,
    PI + QUARTER_PI
  );
  fill("orange");
  arc(
    DesertBossEntrX + 20,
    DesertBossEntrY - 10,
    DesertBossEntrSize / 2.5,
    DesertBossEntrSize / 2.5,
    0 - QUARTER_PI,
    PI - QUARTER_PI
  );

  DesertBossEntrSize = DesertBossEntrSize + DesertBossEntrGrowth;
  DesertBossEntrX = DesertBossEntrX - DesertBossEntrSpeed;

  if (DesertEntrTimer >= 50) {
    DesertBossEntrGrowth = 1;
    DesertEntrTimerRiser = 0;
  }

  if (DesertBossEntrSize >= 100) {
    DesertBossEntrSize = 100;
    DesertBossEntrGrowth = 0;
    DesertEntrTimerRiser = 0.5;
  }

  if (DesertEntrTimer >= 75) {
    DesertEntrApproach = true;
    DesertEntrCutSpeed = 1;
    DesertBossEntrSpeed = 1;
    DesertEntrDarkness = DesertEntrDarkness + 3.5;
  }

  if (DesertEntrCutX + 12.5 >= DesertBossEntrX - 50) {
    DesertBossEntrSpeed = 0;
    DesertEntrCutSpeed = 0;
  }

  fill(0, 0, 0, DesertEntrDarkness);
  rect(0, 0, 400, 400);

  if (DesertEntrDarkness >= 270) {
    DesertEntrSkip = true;
    screen = 5.3;
  }
}
function DesertBossBattle() {
  background(225, 140, 0);
  fill("blue");
  rect(150, -100, 15, 600);

  if (desertgame == true) {
    Player();
    DesertBoss();
    DesertPlayerBar();
    DesertBossBar();
    Cactus();
    Sand();
  }

  if (desertgame == false && desertfightResult == 1) {
    DesertPlayerWin();
  }
  if (desertgame == false && desertfightResult == 2) {
    DesertBossWin();
  }

  if (x - 12.5 <= 0) {
    x = 12.5;
  }
  if (x + 12.5 >= 150) {
    x = 137.5;
  }
  if (y + 12.5 >= 400) {
    y = 387.5;
  }
  if (y - 12.5 <= 0) {
    y = 12.5;
  }
  if (desertfightResult == 0) {
    if (mouseIsPressed) {
      if (mouseButton === LEFT) desertshoot = true;
      desertshotX = x + 8;
      desertshotY = y;
    }
    if (desertshoot == true) {
      desertshotX = desertshotX + 10;
      fill("black");
      circle(desertshotX, desertshotY, 10);
    }
  }
}
function DesertBoss() {
  fill(225, 80, 0);
  circle(DesertBossX, DesertBossY, 100);
  fill(0, 200, 0);
  arc(
    DesertBossX - 20,
    DesertBossY - 10,
    40,
    40,
    0 + QUARTER_PI,
    PI + QUARTER_PI
  );
  fill("orange");
  arc(
    DesertBossX + 20,
    DesertBossY - 10,
    40,
    40,
    0 - QUARTER_PI,
    PI - QUARTER_PI
  );

  DesertBossY = DesertBossY + desertspeed;

  if (DesertBossY == 200) {
    desertspeed = desertspeed * 1;
  }
  if (DesertBossY >= 350) {
    desertspeed = desertspeed * -1;
  }
  if (DesertBossY <= 50) {
    desertspeed = desertspeed * -1;
  }
}
function DesertPlayerBar() {
  fill("grey");
  rect(0, 200, 20, 400);
  fill(DesertPlayerHealthBarColor);
  rect(0, DesertPlayerHealth, 20, 400);
  //DesertPlayerHealth = 200 and increase because it is Y coordinate

  if (DesertPlayerHealth < 300) {
    DesertPlayerHealthBarColor = "green";
  }

  if (DesertPlayerHealth >= 300) {
    DesertPlayerHealthBarColor = "yellow";
  }
  if (DesertPlayerHealth >= 360) {
    DesertPlayerHealthBarColor = "red";
  }
  if (DesertPlayerHealth >= 400) {
    desertgame = false;
    desertfightResult = 2;
  }
}
function DesertBossBar() {
  fill("grey");
  rect(380, 0, 20, 400);
  fill(DesertBossHealthBarColor);
  rect(380, DesertBossHealth, 20, 400);

  if (
    desertshotX + 5 >= DesertBossX - 50 &&
    desertshotX - 5 <= DesertBossX + 50 &&
    desertshotY + 5 >= DesertBossY - 50 &&
    desertshotY - 5 <= DesertBossY + 50
  ) {
    DesertBossHealth = DesertBossHealth + DesertShotDamage;
  }

  if (DesertBossHealth < 200) {
    DesertBossHealthBarColor = "green";
  }
  if (DesertBossHealth >= 200 && DesertBossHealth < 350) {
    DesertBossHealthBarColor = "yellow";
  }
  if (DesertBossHealth >= 350) {
    DesertBossHealthBarColor = "red";
  }
  if (DesertBossHealth >= 400) {
    desertgame = false;
    desertfightResult = 1;
  }
}
function Cactus() {
  fill(0, 200, 0);
  
  let CactusMinimumY = 100;
  let CactusMaximumY = 400 - CactusMinimumY;
  
  //One
  circle(CactusX1, CactusY1, 40);
  CactusX1 = CactusX1 - CactusX1Speed;

  CactusY1 = CactusY1 + CactusY1Speed;

  if (CactusY1 >= CactusMaximumY) {
    CactusY1Speed = CactusY1Speed - 1;
  }
  if (CactusY1 <= CactusMinimumY) {
    CactusY1Speed = CactusY1Speed + 1;
  }
  //Two
  circle(CactusX2, CactusY2, 40);
  CactusX2 = CactusX2 - CactusX2Speed;

  CactusY2 = CactusY2 - CactusY2Speed;

  if (CactusY2 >= CactusMaximumY) {
    CactusY2Speed = CactusY2Speed + 1;
  }
  if (CactusY2 <= CactusMinimumY) {
    CactusY2Speed = CactusY2Speed - 1;
  }
  //Three
  circle(CactusX3, CactusY3, 40);
  CactusX3 = CactusX3 - CactusX3Speed;

  CactusY3 = CactusY3 + CactusY3Speed;

  if (CactusY3 >= CactusMaximumY) {
    CactusY3Speed = CactusY3Speed - 1;
  }
  if (CactusY3 <= CactusMinimumY) {
    CactusY3Speed = CactusY3Speed + 1;
  }
  //Four
  circle(CactusX4, CactusY4, 40);
  CactusX4 = CactusX4 - CactusX4Speed;

  CactusY4 = CactusY4 - CactusY4Speed;

  if (CactusY4 >= CactusMaximumY) {
    CactusY4Speed = CactusY4Speed + 1;
  }
  if (CactusY4 <= CactusMinimumY) {
    CactusY4Speed = CactusY4Speed - 1;
  }
  //Five
  circle(CactusX5, CactusY5, 40);
  CactusX5 = CactusX5 - CactusX5Speed;

  CactusY5 = CactusY5 + CactusY5Speed;

  if (CactusY5 >= CactusMaximumY) {
    CactusY5Speed = CactusY5Speed - 1;
  }
  if (CactusY5 <= CactusMinimumY) {
    CactusY5Speed = CactusY5Speed + 1;
  }
  //Six
  circle(CactusX6, CactusY6, 40);
  CactusX6 = CactusX6 - CactusX6Speed;

  CactusY6 = CactusY6 - CactusY6Speed;

  if (CactusY6 >= CactusMaximumY) {
    CactusY6Speed = CactusY6Speed + 1;
  }
  if (CactusY6 <= CactusMinimumY) {
    CactusY6Speed = CactusY6Speed - 1;
  }

  //Return
  if (CactusX1 <= -1500) {
    CactusX1 = 700;
  }
  if (CactusX2 <= -1500) {
    CactusX2 = 700;
  }
  if (CactusX3 <= -1400) {
    CactusX3 = 800;
  }
  if (CactusX4 <= -1400) {
    CactusX4 = 800;
  }
  if (CactusX5 <= -1300) {
    CactusX5 = 900;
  }
  if (CactusX6 <= -1300) {
    CactusX6 = 900;
  }
  //Seven
  circle(CactusX7, CactusY7, 40);
  CactusX7 = CactusX7 - CactusX7Speed;

  CactusY7 = CactusY7 + CactusY7Speed;

  if (CactusY7 >= CactusMaximumY) {
    CactusY7Speed = CactusY7Speed - 1;
  }
  if (CactusY7 <= CactusMinimumY) {
    CactusY7Speed = CactusY7Speed + 1;
  }
  //Eight
  circle(CactusX8, CactusY8, 40);
  CactusX8 = CactusX8 - CactusX8Speed;

  CactusY8 = CactusY8 - CactusY8Speed;

  if (CactusY8 >= CactusMaximumY) {
    CactusY8Speed = CactusY8Speed + 1;
  }
  if (CactusY8 <= CactusMinimumY) {
    CactusY8Speed = CactusY8Speed - 1;
  }
  //Nine
  circle(CactusX9, CactusY9, 40);
  CactusX9 = CactusX9 - CactusX9Speed;

  CactusY9 = CactusY9 + CactusY9Speed;

  if (CactusY9 >= CactusMaximumY) {
    CactusY9Speed = CactusY9Speed - 1;
  }
  if (CactusY9 <= CactusMinimumY) {
    CactusY9Speed = CactusY9Speed + 1;
  }
  //Ten
  circle(CactusX10, CactusY10, 40);
  CactusX10 = CactusX10 - CactusX10Speed;

  CactusY10 = CactusY10 - CactusY10Speed;

  if (CactusY10 >= CactusMaximumY) {
    CactusY10Speed = CactusY10Speed + 1;
  }
  if (CactusY10 <= CactusMinimumY) {
    CactusY10Speed = CactusY10Speed - 1;
  }

  //Return
  if (CactusX1 <= -1500) {
    CactusX1 = 700;
  }
  if (CactusX2 <= -1500) {
    CactusX2 = 700;
  }
  if (CactusX3 <= -1400) {
    CactusX3 = 800;
  }
  if (CactusX4 <= -1400) {
    CactusX4 = 800;
  }
  if (CactusX5 <= -1300) {
    CactusX5 = 900;
  }
  if (CactusX6 <= -1300) {
    CactusX6 = 900;
  }
  if (CactusX7 <= -1200) {
    CactusX7 = 1000;
  }
  if (CactusX8 <= -1200) {
    CactusX8 = 1000;
  }
  if (CactusX9 <= -1100) {
    CactusX9 = 1100;
  }
  if (CactusX10 <= -1100) {
    CactusX10 = 1100;
  }

  //Damage
  if (
    x + 12.5 >= CactusX1 - 20 &&
    x - 12.5 <= CactusX1 + 20 &&
    y + 12.5 >= CactusY1 - 20 &&
    y - 12.5 <= CactusY1 + 20
  ) {
    DesertPlayerHealth = DesertPlayerHealth + CactusDamage;
  }
  if (
    x + 12.5 >= CactusX2 - 20 &&
    x - 12.5 <= CactusX2 + 20 &&
    y + 12.5 >= CactusY2 - 20 &&
    y - 12.5 <= CactusY2 + 20
  ) {
    DesertPlayerHealth = DesertPlayerHealth + CactusDamage;
  }
  if (
    x + 12.5 >= CactusX3 - 20 &&
    x - 12.5 <= CactusX3 + 20 &&
    y + 12.5 >= CactusY3 - 20 &&
    y - 12.5 <= CactusY3 + 20
  ) {
    DesertPlayerHealth = DesertPlayerHealth + CactusDamage;
  }
  if (
    x + 12.5 >= CactusX4 - 20 &&
    x - 12.5 <= CactusX4 + 20 &&
    y + 12.5 >= CactusY4 - 20 &&
    y - 12.5 <= CactusY4 + 20
  ) {
    DesertPlayerHealth = DesertPlayerHealth + CactusDamage;
  }
  if (
    x + 12.5 >= CactusX5 - 20 &&
    x - 12.5 <= CactusX5 + 20 &&
    y + 12.5 >= CactusY5 - 20 &&
    y - 12.5 <= CactusY5 + 20
  ) {
    DesertPlayerHealth = DesertPlayerHealth + CactusDamage;
  }
  if (
    x + 12.5 >= CactusX6 - 20 &&
    x - 12.5 <= CactusX6 + 20 &&
    y + 12.5 >= CactusY6 - 20 &&
    y - 12.5 <= CactusY6 + 20
  ) {
    DesertPlayerHealth = DesertPlayerHealth + CactusDamage;
  }
  if (
    x + 12.5 >= CactusX7 - 20 &&
    x - 12.5 <= CactusX7 + 20 &&
    y + 12.5 >= CactusY7 - 20 &&
    y - 12.5 <= CactusY7 + 20
  ) {
    DesertPlayerHealth = DesertPlayerHealth + CactusDamage;
  }
  if (
    x + 12.5 >= CactusX8 - 20 &&
    x - 12.5 <= CactusX8 + 20 &&
    y + 12.5 >= CactusY8 - 20 &&
    y - 12.5 <= CactusY8 + 20
  ) {
    DesertPlayerHealth = DesertPlayerHealth + CactusDamage;
  }
  if (
    x + 12.5 >= CactusX9 - 20 &&
    x - 12.5 <= CactusX9 + 20 &&
    y + 12.5 >= CactusY9 - 20 &&
    y - 12.5 <= CactusY9 + 20
  ) {
    DesertPlayerHealth = DesertPlayerHealth + CactusDamage;
  }
  if (
    x + 12.5 >= CactusX10 - 20 &&
    x - 12.5 <= CactusX10 + 20 &&
    y + 12.5 >= CactusY10 - 20 &&
    y - 12.5 <= CactusY10 + 20
  ) {
    DesertPlayerHealth = DesertPlayerHealth + CactusDamage;
  }
}
function Sand() {
  fill("orange");
  triangle(SandXA1, SandYA1, SandXB1, SandYB1, SandXC1, SandYC1);
  triangle(SandXA2, SandYA2, SandXB2, SandYB2, SandXC2, SandYC2);
  triangle(SandXA3, SandYA3, SandXB3, SandYB3, SandXC3, SandYC3);
  triangle(SandXA4, SandYA4, SandXB4, SandYB4, SandXC4, SandYC4);
  triangle(SandXA5, SandYA5, SandXB5, SandYB5, SandXC5, SandYC5);
  triangle(SandXA6, SandYA6, SandXB6, SandYB6, SandXC6, SandYC6);
  triangle(SandXA7, SandYA7, SandXB7, SandYB7, SandXC7, SandYC7);

  //Travel
  if (space == true) {
    SandXA1 = SandXA1 - GunSpeedX1;
    SandXB1 = SandXB1 - GunSpeedX1;
    SandXC1 = SandXC1 - GunSpeedX1;

    SandYA1 = SandYA1 + GunSpeedY1;
    SandYB1 = SandYB1 + GunSpeedY1;
    SandYC1 = SandYC1 + GunSpeedY1;

    SandXA2 = SandXA2 - GunSpeedX2;
    SandXB2 = SandXB2 - GunSpeedX2;
    SandXC2 = SandXC2 - GunSpeedX2;

    SandYA2 = SandYA2 + GunSpeedY2;
    SandYB2 = SandYB2 + GunSpeedY2;
    SandYC2 = SandYC2 + GunSpeedY2;

    SandXA3 = SandXA3 - GunSpeedX3;
    SandXB3 = SandXB3 - GunSpeedX3;
    SandXC3 = SandXC3 - GunSpeedX3;

    SandYA3 = SandYA3 + GunSpeedY3;
    SandYB3 = SandYB3 + GunSpeedY3;
    SandYC3 = SandYC3 + GunSpeedY3;

    SandXA4 = SandXA4 - GunSpeedX4;
    SandXB4 = SandXB4 - GunSpeedX4;
    SandXC4 = SandXC4 - GunSpeedX4;

    SandYA4 = SandYA4 + GunSpeedY4;
    SandYB4 = SandYB4 + GunSpeedY4;
    SandYC4 = SandYC4 + GunSpeedY4;

    SandXA5 = SandXA5 - GunSpeedX5;
    SandXB5 = SandXB5 - GunSpeedX5;
    SandXC5 = SandXC5 - GunSpeedX5;

    SandYA5 = SandYA5 + GunSpeedY5;
    SandYB5 = SandYB5 + GunSpeedY5;
    SandYC5 = SandYC5 + GunSpeedY5;

    SandXA6 = SandXA6 - GunSpeedX6;
    SandXB6 = SandXB6 - GunSpeedX6;
    SandXC6 = SandXC6 - GunSpeedX6;

    SandYA6 = SandYA6 + GunSpeedY6;
    SandYB6 = SandYB6 + GunSpeedY6;
    SandYC6 = SandYC6 + GunSpeedY6;

    SandXA7 = SandXA7 - GunSpeedX7;
    SandXB7 = SandXB7 - GunSpeedX7;
    SandXC7 = SandXC7 - GunSpeedX7;

    SandYA7 = SandYA7 + GunSpeedY7;
    SandYB7 = SandYB7 + GunSpeedY7;
    SandYC7 = SandYC7 + GunSpeedY7;
  }

  //Turn
  if (space == true) {
    if (SandXA1 <= TurnPlace1) {
      SandXB1 = SandXA1 - 20;
      SandYB1 = SandYA1 - 70;
      SandXC1 = SandXA1 + 20;
      SandYC1 = SandYA1 - 70;
      GunSpeedX1 = 0;
      GunSpeedY1 = 5;
      SandTurned1 = true;
      //TurnPlace1 = random(20, 130);
    }

    if (SandXA2 <= TurnPlace2) {
      SandXB2 = SandXA2 - 20;
      SandYB2 = SandYA2 - 70;
      SandXC2 = SandXA2 + 20;
      SandYC2 = SandYA2 - 70;
      GunSpeedX2 = 0;
      GunSpeedY2 = 5;
      SandTurned2 = true;
      //TurnPlace2 = random(20, 130);
    }

    if (SandXA3 <= TurnPlace3) {
      SandXB3 = SandXA3 - 20;
      SandYB3 = SandYA3 - 70;
      SandXC3 = SandXA3 + 20;
      SandYC3 = SandYA3 - 70;
      GunSpeedX3 = 0;
      GunSpeedY3 = 5;
      SandTurned3 = true;
      //TurnPlace3 = random(20, 130);
    }

    if (SandXA5 <= TurnPlace5) {
      SandXB5 = SandXA5 + 20;
      SandYB5 = SandYA5 + 70;
      SandXC5 = SandXA5 - 20;
      SandYC5 = SandYA5 + 70;
      GunSpeedX5 = 0;
      GunSpeedY5 = -5;
      SandTurned5 = true;
      //TurnPlace5 = random(20, 130);
    }

    if (SandXA6 <= TurnPlace6) {
      SandXB6 = SandXA6 + 20;
      SandYB6 = SandYA6 + 70;
      SandXC6 = SandXA6 - 20;
      SandYC6 = SandYA6 + 70;
      GunSpeedX6 = 0;
      GunSpeedY6 = -5;
      SandTurned6 = true;
      //TurnPlace6 = random(20, 130);
    }

    if (SandXA7 <= TurnPlace7) {
      SandXB7 = SandXA7 + 20;
      SandYB7 = SandYA7 + 70;
      SandXC7 = SandXA7 - 20;
      SandYC7 = SandYA7 + 70;
      GunSpeedX7 = 0;
      GunSpeedY7 = -5;
      SandTurned7 = true;
      //TurnPlace7 = random(20, 130);
    }
  }

  //Getting impaled
  if (space == true) {
    
    /*
    if (
      SandXA1 <= x - 12.5 &&
      SandXB1 >= x + 12.5 &&
      ((SandYC1 <= y + 12.5 && SandYB1 >= y - 12.5) ||
        (y + 12.5 <= SandYB1 && y + 12.5 >= SandYC1))
    ) {
      DesertPlayerHealth = DesertPlayerHealth + SandDamage;
    }

    if (
      SandXA1 >= x - 12.5 &&
      SandXA1 - 20 <= x + 12.5 &&
      ((SandYB1 - 20 <= y + 12.5 && SandYC1 + 20 >= y - 12.5) ||
        (y + 12.5 <= SandYC1 + 20 && y + 12.5 >= SandYB1 - 20))
    ) {
      DesertPlayerHealth = DesertPlayerHealth + SandDamage;
    }

    if (
      SandXA2 <= x - 12.5 &&
      SandXB2 >= x + 12.5 &&
      ((SandYC2 <= y + 12.5 && SandYB2 >= y - 12.5) ||
        (y + 12.5 <= SandYB2 && y + 12.5 >= SandYC2))
    ) {
      DesertPlayerHealth = DesertPlayerHealth + SandDamage;
    }

    if (
      SandXA2 >= x - 12.5 &&
      SandXA2 - 20 <= x + 12.5 &&
      ((SandYB2 - 20 <= y + 12.5 && SandYC2 + 20 >= y - 12.5) ||
        (y + 12.5 <= SandYC2 + 20 && y + 12.5 >= SandYB2 - 20))
    ) {
      DesertPlayerHealth = DesertPlayerHealth + SandDamage;
    }

    if (
      SandXA3 <= x - 12.5 &&
      SandXB3 >= x + 12.5 &&
      ((SandYC3 <= y + 12.5 && SandYB3 >= y - 12.5) ||
        (y + 12.5 <= SandYB3 && y + 12.5 >= SandYC3))
    ) {
      DesertPlayerHealth = DesertPlayerHealth + SandDamage;
    }

    if (
      SandXA3 >= x - 12.5 &&
      SandXA3 - 20 <= x + 12.5 &&
      ((SandYB3 - 20 <= y + 12.5 && SandYC3 + 20 >= y - 12.5) ||
        (y + 12.5 <= SandYC3 + 20 && y + 12.5 >= SandYB3 - 20))
    ) {
      DesertPlayerHealth = DesertPlayerHealth + SandDamage;
    }

    if (
      SandXA4 <= x - 12.5 &&
      SandXB4 >= x + 12.5 &&
      ((SandYC4 <= y + 12.5 && SandYB4 >= y - 12.5) ||
        (y + 12.5 <= SandYB4 && y + 12.5 >= SandYC4))
    ) {
      DesertPlayerHealth = DesertPlayerHealth + SandDamage;
    }

    if (
      SandXA5 <= x - 12.5 &&
      SandXB5 >= x + 12.5 &&
      ((SandYC5 <= y + 12.5 && SandYB5 >= y - 12.5) ||
        (y + 12.5 <= SandYB5 && y + 12.5 >= SandYC5))
    ) {
      DesertPlayerHealth = DesertPlayerHealth + SandDamage;
    }

    if (
      SandXA5 >= x - 12.5 &&
      SandXA5 - 20 <= x + 12.5 &&
      ((SandYB5 - 20 <= y + 12.5 && SandYC5 + 20 >= y - 12.5) ||
        (y + 12.5 <= SandYC5 + 20 && y + 12.5 >= SandYB5 - 20))
    ) {
      DesertPlayerHealth = DesertPlayerHealth + SandDamage;
    }

    if (
      SandXA6 <= x - 12.5 &&
      SandXB6 >= x + 12.5 &&
      ((SandYC6 <= y + 12.5 && SandYB6 >= y - 12.5) ||
        (y + 12.5 <= SandYB6 && y + 12.5 >= SandYC6))
    ) {
      DesertPlayerHealth = DesertPlayerHealth + SandDamage;
    }

    if (
      SandXA6 >= x - 12.5 &&
      SandXA6 - 20 <= x + 12.5 &&
      ((SandYB6 - 20 <= y + 12.5 && SandYC6 + 20 >= y - 12.5) ||
        (y + 12.5 <= SandYC6 + 20 && y + 12.5 >= SandYB6 - 20))
    ) {
      DesertPlayerHealth = DesertPlayerHealth + SandDamage;
    }

    if (
      SandXA7 <= x - 12.5 &&
      SandXB7 >= x + 12.5 &&
      ((SandYC7 <= y + 12.5 && SandYB7 >= y - 12.5) ||
        (y + 12.5 <= SandYB7 && y + 12.5 >= SandYC7))
    ) {
      DesertPlayerHealth = DesertPlayerHealth + SandDamage;
    }

    if (
      SandXA7 >= x - 12.5 &&
      SandXA7 - 20 <= x + 12.5 &&
      ((SandYB7 - 20 <= y + 12.5 && SandYC7 + 20 >= y - 12.5) ||
        (y + 12.5 <= SandYC7 + 20 && y + 12.5 >= SandYB7 - 20))
    ) {
      DesertPlayerHealth = DesertPlayerHealth + SandDamage;
    }
    */
    
    //Not Turned
      if (space == true){
    
      if (SandTurned1 == false && 
          x + 12.5 >= SandXA1 && x - 12.5 <= SandXB1 && 
          y + 12.5 >= SandYC1 && y - 12.5 <= SandYB1
         ){
          DesertPlayerHealth += SandDamage;
          }
    
      if (SandTurned2 == false && 
          x + 12.5 >= SandXA2 && x - 12.5 <= SandXB2 && 
          y + 12.5 >= SandYC2 && y - 12.5 <= SandYB2
         ){
          DesertPlayerHealth += SandDamage;
          }
    
      if (SandTurned3 == false && 
          x + 12.5 >= SandXA3 && x - 12.5 <= SandXB3 && 
          y + 12.5 >= SandYC3 && y - 12.5 <= SandYB3
         ){
          DesertPlayerHealth += SandDamage;
          }
    
      if (SandTurned4 == false &&
          x + 12.5 >= SandXA4 && x - 12.5 <= SandXB4 && 
          y + 12.5 >= SandYC4 && y - 12.5 <= SandYB4
         ){
          DesertPlayerHealth += SandDamage;
          }
      
      if (SandTurned5 == false && 
          x + 12.5 >= SandXA5 && x - 12.5 <= SandXB5 && 
          y + 12.5 >= SandYC5 && y - 12.5 <= SandYB5
         ){
          DesertPlayerHealth += SandDamage;
          }
    
      if (SandTurned6 == false && 
          x + 12.5 >= SandXA6 && x - 12.5 <= SandXB6 && 
          y + 12.5 >= SandYC6 && y - 12.5 <= SandYB6
         ){
          DesertPlayerHealth += SandDamage;
          }
    
      if (SandTurned7 == false && 
          x + 12.5 >= SandXA7 && x - 12.5 <= SandXB7 && 
          y + 12.5 >= SandYC7 && y - 12.5 <= SandYB7
         ){
          DesertPlayerHealth += SandDamage;
          }
        
        }     
       
    //Turned
      if (space == true){
        
        if (SandTurned1 == true && 
           x + 12.5 >= SandXB1 && x - 12.5 <= SandXC1 &&
           y + 12.5 >= SandYB1 && y - 12.5 <= SandYA1
           ){
            DesertPlayerHealth += SandDamage;
            }
        
        if (SandTurned2 == true && 
           x + 12.5 >= SandXB2 && x - 12.5 <= SandXC2 &&
           y + 12.5 >= SandYB2 && y - 12.5 <= SandYA2
           ){
            DesertPlayerHealth += SandDamage;
            }
        
        if (SandTurned3 == true && 
           x + 12.5 >= SandXB3 && x - 12.5 <= SandXC3 &&
           y + 12.5 >= SandYB3 && y - 12.5 <= SandYA3
           ){
            DesertPlayerHealth += SandDamage;
            }
        
        if (SandTurned5 == true && 
           x + 12.5 >= SandXB5 && x - 12.5 <= SandXC5 &&
           y + 12.5 >= SandYB5 && y - 12.5 <= SandYA5
           ){
            DesertPlayerHealth += SandDamage;
            }
        
        if (SandTurned6 == true && 
           x + 12.5 >= SandXB6 && x - 12.5 <= SandXC6 &&
           y + 12.5 >= SandYB6 && y - 12.5 <= SandYA6
           ){
            DesertPlayerHealth += SandDamage;
            }
        
        if (SandTurned7 == true && 
           x + 12.5 >= SandXB7 && x - 12.5 <= SandXC7 &&
           y + 12.5 >= SandYB7 && y - 12.5 <= SandYA7
           ){
            DesertPlayerHealth += SandDamage;
        }
        
      }
    
  }

  // Return
  if (space == true) {
    if (SandYA1 >= 2200) {
      SandXA1 = 3500;
      SandYA1 = 50;
      SandXB1 = SandXA1 + 70;
      SandYB1 = SandYA1 + 20;
      SandXC1 = SandXA1 + 70;
      SandYC1 = SandYA1 - 20;
      GunSpeedX1 = 5;
      GunSpeedY1 = 0;
      TurnPlace1 = random(20, 130);
      SandTurned1 = false;
    }

    if (SandYA2 >= 2200) {
      SandXA2 = 3700;
      SandYA2 = 100;
      SandXB2 = SandXA2 + 70;
      SandYB2 = SandYA2 + 20;
      SandXC2 = SandXA2 + 70;
      SandYC2 = SandYA2 - 20;
      GunSpeedX2 = 5;
      GunSpeedY2 = 0;
      TurnPlace2 = random(20, 130);
      SandTurned2 = false;
    }

    if (SandYA3 >= 2200) {
      SandXA3 = 3900;
      SandYA3 = 150;
      SandXB3 = SandXA3 + 70;
      SandYB3 = SandYA3 + 20;
      SandXC3 = SandXA3 + 70;
      SandYC3 = SandYA3 - 20;
      GunSpeedX3 = 5;
      GunSpeedY3 = 0;
      TurnPlace3 = random(20, 130);
      SandTurned3 = false;
    }

    if (SandXA4 <= -1000) {
      SandXA4 = 4100;
      SandYA4 = 200;
      SandXB4 = SandXA4 + 70;
      SandYB4 = SandYA4 + 20;
      SandXC4 = SandXA4 + 70;
      SandYC4 = SandYA4 - 20;
      let GunSpeedX4 = 5;
      let GunSpeedY4 = 0;
      TurnPlace4 = random(20, 130);
    }

    if (SandYA5 <= -1000) {
      SandXA5 = 4300;
      SandYA5 = 250;
      SandXB5 = SandXA5 + 70;
      SandYB5 = SandYA5 + 20;
      SandXC5 = SandXA5 + 70;
      SandYC5 = SandYA5 - 20;
      GunSpeedX5 = 5;
      GunSpeedY5 = 0;
      TurnPlace5 = random(20, 130);
      /*
      SandXA5 = SandXA5 - GunSpeedX5;
      SandXB5 = SandXB5 - GunSpeedX5;
      SandXC5 = SandXC5 - GunSpeedX5;

      SandYA5 = SandYA5 + GunSpeedY5;
      SandYB5 = SandYB5 + GunSpeedY5;
      SandYC5 = SandYC5 + GunSpeedY5;
      */
      SandTurned5 = false;
    }

    if (SandYA6 <= -1000) {
      SandXA6 = 4500;
      SandYA6 = 300;
      SandXB6 = SandXA6 + 70;
      SandYB6 = SandYA6 + 20;
      SandXC6 = SandXA6 + 70;
      SandYC6 = SandYA6 - 20;
      GunSpeedX6 = 5;
      GunSpeedY6 = 0;
      TurnPlace6 = random(20, 130);
      SandTurned6 = false;
      /*
      SandXA6 = SandXA6 - GunSpeedX6;
      SandXB6 = SandXB6 - GunSpeedX6;
      SandXC6 = SandXC6 - GunSpeedX6;

      SandYA6 = SandYA6 + GunSpeedY6;
      SandYB6 = SandYB6 + GunSpeedY6;
      SandYC6 = SandYC6 + GunSpeedY6;
      */
    }

    if (SandYA7 <= -1000) {
      SandXA7 = 4700;
      SandYA7 = 350;
      SandXB7 = SandXA7 + 70;
      SandYB7 = SandYA7 + 20;
      SandXC7 = SandXA7 + 70;
      SandYC7 = SandYA7 - 20;
      GunSpeedX7 = 5;
      GunSpeedY7 = 0;
      TurnPlace7 = random(20, 130);
      SandTurned7 = false;
      /*
      SandXA7 = SandXA7 - GunSpeedX7;
      SandXB7 = SandXB7 - GunSpeedX7;
      SandXC7 = SandXC7 - GunSpeedX7;

      SandYA7 = SandYA7 + GunSpeedY7;
      SandYB7 = SandYB7 + GunSpeedY7;
      SandYC7 = SandYC7 + GunSpeedY7;
      */
    }
  }
}
function DesertPlayerWin() {
  background(DesertCutSceneBackgroundRed, DesertCutSceneBackgroundGreen, 0);
  desertshoot = false;
  Laser = ColorCircle;
  DesertCutSceneBackgroundRed = DesertCutSceneBackgroundRed - 5;
  DesertCutSceneBackgroundGreen = DesertCutSceneBackgroundGreen - 2.74509803922;

  strokeWeight(1);
  noStroke();
  //stroke("black");
  fill(ColorCircle);
  circle(DesertCutx, DesertCuty, 25);

  strokeWeight(DesertBossWeight);
  noStroke();
  //stroke(0);
  fill(DesertBossRed, DesertBossGreen, 0);
  arc(DesertQuadBossX1, DesertQuadBossY1, 100, 100, 0, HALF_PI);
  arc(DesertQuadBossX2, DesertQuadBossY2, 100, 100, HALF_PI, PI);
  arc(DesertQuadBossX3, DesertQuadBossY3, 100, 100, PI, PI + HALF_PI);
  arc(DesertQuadBossX4, DesertQuadBossY4, 100, 100, PI + HALF_PI, 0);
  fill(0, 200, 0);
  arc(CutDesertLeftEyeX, 190, 40, 40, 0 + QUARTER_PI, PI + QUARTER_PI);
  fill("orange");
  arc(CutDesertRightEyeX, 190, 40, 40, 0 - QUARTER_PI, PI - QUARTER_PI);

  fill(Laser);
  rect(DesertLaserX, 100, DesertLaserWidth, 200);

  if (
    DesertCutSceneBackgroundRed <= -50 &&
    DesertCutSceneBackgroundGreen <= -27.4509803922
  ) {
    DesertLaserWidth = DesertLaserWidth + 30;
  }

  DesertTime = DesertTime + 1;

  if (DesertTime >= 200) {
    DesertLaserX = DesertLaserX + 10;
    CutDesertLeftEyeX = -900;
    CutDesertRightEyeX = 900;
  }

  if (DesertLaserX >= 1000) {
    DesertCutx = DesertCutx - 1;
  }

  if (DesertCutx <= -50) {
    DesertBossWeight = 0;
    DesertBossRed = DesertBossRed - 5;
    DesertBossGreen = DesertBossGreen - 1.77777777778;
    DesertQuadBossX1 = DesertQuadBossX1 + 0.1;
    DesertQuadBossX2 = DesertQuadBossX2 - 0.1;
    DesertQuadBossX3 = DesertQuadBossX3 - 0.1;
    DesertQuadBossX4 = DesertQuadBossX4 + 0.1;

    DesertQuadBossY1 = DesertQuadBossY1 + 0.1;
    DesertQuadBossY2 = DesertQuadBossY2 + 0.1;
    DesertQuadBossY3 = DesertQuadBossY3 - 0.1;
    DesertQuadBossY4 = DesertQuadBossY4 - 0.1;
  }

  if (DesertBossRed <= -100 && DesertBossGreen <= -100) {
    DesertBossDie = true;
  }
  if (DesertBossDie == true) {
    DesertBossDie = false;
    screen = 5.6;
    x = 50;
    y = 200;
  }
}
function DesertBossWin() {
  background(DesertCutCutBackRed, DesertCutCutBackGreen, 0);
  desertshoot = false;
  Laser = ColorCircle;
  fill(ColorCircle);
  strokeWeight(DesertPlayerWeight);
  noStroke();
  //stroke(1);
  arc(DesertQuadX1, DesertQuadY1, 25, 25, 0, HALF_PI);
  arc(DesertQuadX2, DesertQuadY2, 25, 25, HALF_PI, PI);
  arc(DesertQuadX3, DesertQuadY3, 25, 25, PI, PI + HALF_PI);
  arc(DesertQuadX4, DesertQuadY4, 25, 25, PI + HALF_PI, 0);

  fill(DesertBossRed, DesertBossGreen, 0);
  strokeWeight(DesertBossWeight);
  circle(DesertCutBossX, DesertCutBossY, DesertBossMass);

  DesertBossMass = DesertBossMass - DesertBossSizeFlunctuation;

  if (DesertBossMass <= 1 && DesertBossSizeChaos == false) {
    DesertBossMass = 20;
    deserttime = deserttime + 1;
  }

  if (deserttime >= 50) {
    DesertBossSizeFlunctuation = 75;
    DesertBossWeight = DesertBossWeight = 0.036;
    DesertBossGreen = DesertBossGreen + 1;
    DesertQuadX1 = DesertQuadX1 + 1;
    DesertQuadX2 = DesertQuadX2 - 1;
    DesertQuadX3 = DesertQuadX3 - 1;
    DesertQuadX4 = DesertQuadX4 + 1;
    DesertQuadY1 = DesertQuadY1 + 1;
    DesertQuadY2 = DesertQuadY2 + 1;
    DesertQuadY3 = DesertQuadY3 - 1;
    DesertQuadY4 = DesertQuadY4 - 1;
    DesertPlayerRed = 225;
    DesertPlayerGreen = DesertPlayerGreen + 50;
    if (DesertPlayerGreen >= 140) {
      DesertPlayerGreen = 140;
    }
    DesertPlayerWeight = 0;

    if (DesertBossGreen >= 140) {
      DesertBossGreen = 140;
      deserttime2 = deserttime2 + 1;
    }

    if (deserttime2 >= 75) {
      DesertBossRed = DesertBossRed - 4;
      DesertBossGreen = DesertBossGreen - 2.74509803921;
    }

    DesertBossSizeChaos = true;
  }

  if (DesertBossRed <= -100 && DesertBossGreen <= -100) {
    DesertPlayerDie = true;
  }

  if (DesertPlayerDie == true) {
    DesertPlayerDie = false;
    screen = 1;
    x = 200;
    y = 200;
    desertfightResult = 0;
    desertgame = true;
    DesertBossHealth = 0;
    DesertPlayerHealth = 200;
    DesertCutBossX = 300;
    DesertCutBossY = 200;
    DesertQuadX1 = 75;
    DesertQuadY1 = 200;
    DesertQuadX2 = 75;
    DesertQuadY2 = 200;
    DesertQuadX3 = 75;
    DesertQuadY3 = 200;
    DesertQuadX4 = 75;
    DesertQuadY4 = 200;
    DesertCutCutBackRed = 225;
    DesertCutCutBackGreen = 140;
    DesertPlayerRed = 255;
    DesertPlayerGreen = 0;
    DesertBossWeight = 1;
    DesertPlayerWeight = 1;
    deserttime = 0;
    deserttime2 = 0;
    DesertBossMass = 100;
    DesertBossGreen = 80;
    DesertBossRed = 225;
    DesertBossSizeChaos = false;
    DesertBossSizeFlunctuation = 5;

    CactusX1 = 700;
    CactusY1 = 200;
    //let CactusX1Speed = 4;
    //let CactusY1Speed = 10;
    CactusX2 = 700;
    CactusY2 = 200;
   // let CactusX2Speed = 4;
   // let CactusY2Speed = 10;
    CactusX3 = 800;
    CactusY3 = 200;
    //let CactusX3Speed = 4;
    //let CactusY3Speed = 10;
    CactusX4 = 800;
    CactusY4 = 200;
    //let CactusX4Speed = 4;
    //let CactusY4Speed = 10;
    CactusX5 = 900;
    CactusY5 = 200;
    //let CactusX5Speed = 4;
   // let CactusY5Speed = 10;
    CactusX6 = 900;
    CactusY6 = 200;
    //let CactusX6Speed = 4;
   // let CactusY6Speed = 10;
    CactusX7 = 1000;
    CactusY7 = 200;
   // let CactusX7Speed = 4;
   // let CactusY7Speed = 10;
    CactusX8 = 1000;
    CactusY8 = 200;
   // let CactusX8Speed = 4;
   // let CactusY8Speed = 10;
    CactusX9 = 1100;
    CactusY9 = 200;
  //  let CactusX9Speed = 4;
    //let CactusY9Speed = 10;
    CactusX10 = 1100;
    CactusY10 = 200;
    //let CactusX10Speed = 4;
   // let CactusY10Speed = 10;

    SandXA1 = 3500;
    SandYA1 = 50;
    SandXB1 = SandXA1 + 70;
    SandYB1 = SandYA1 + 20;
    SandXC1 = SandXA1 + 70;
    SandYC1 = SandYA1 - 20;
    let GunSpeedX1 = 10;
    let GunSpeedY1 = 0;

    SandXA2 = 3700;
    SandYA2 = 100;
    SandXB2 = SandXA2 + 70;
    SandYB2 = SandYA2 + 20;
    SandXC2 = SandXA2 + 70;
    SandYC2 = SandYA2 - 20;
    let GunSpeedX2 = 10;
    let GunSpeedY2 = 0;

    SandXA3 = 3900;
    SandYA3 = 150;
    SandXB3 = SandXA3 + 70;
    SandYB3 = SandYA3 + 20;
    SandXC3 = SandXA3 + 70;
    SandYC3 = SandYA3 - 20;
    let GunSpeedX3 = 10;
    let GunSpeedY3 = 0;

    SandXA4 = 4100;
    SandYA4 = 200;
    SandXB4 = SandXA4 + 70;
    SandYB4 = SandYA4 + 20;
    SandXC4 = SandXA4 + 70;
    SandYC4 = SandYA4 - 20;
    let GunSpeedX4 = 10;
    let GunSpeedY4 = 0;

    SandXA5 = 4300;
    SandYA5 = 250;
    SandXB5 = SandXA5 + 70;
    SandYB5 = SandYA5 + 20;
    SandXC5 = SandXA5 + 70;
    SandYC5 = SandYA5 - 20;
    let GunSpeedX5 = 10;
    let GunSpeedY5 = 0;

    SandXA6 = 4500;
    SandYA6 = 300;
    SandXB6 = SandXA6 + 70;
    SandYB6 = SandYA6 + 20;
    SandXC6 = SandXA6 + 70;
    SandYC6 = SandYA6 - 20;
    let GunSpeedX6 = 10;
    let GunSpeedY6 = 0;

    SandXA7 = 4700;
    SandYA7 = 350;
    SandXB7 = SandXA7 + 70;
    SandYB7 = SandYA7 + 20;
    SandXC7 = SandXA7 + 70;
    SandYC7 = SandYA7 - 20;
    let GunSpeedX7 = 10;
    let GunSpeedY7 = 0;
  }
}
function DesertOrbLocation() {
  background(225, 140, 0);
  fill(225, 80, 0);
  rect(0, 185, 400, 30);

  y = 200;

  if (x + 12.5 >= 400) {
    x = 387.5;
  }

  if (x - 12.5 <= 0 && item4 == false) {
    x = 12.5;
  }
  if (x - 12.5 <= 0 && item4 == true) {
    x = 350;
    screen = 1;
  }
}

function MagicBossBattle() {
  background(50, 0, 50);
  strokeWeight(0);
  fill("purple");
  //top
  rect(MagicBarrierX1, MagicBarrierY1, MagicBarrierW1, MagicBarrierH1);
  //left
  rect(MagicBarrierX2, MagicBarrierY2, MagicBarrierW2, MagicBarrierH2);
  //right
  rect(MagicBarrierX3, MagicBarrierY3, MagicBarrierW3, MagicBarrierH3);
  //down
  rect(MagicBarrierX4, MagicBarrierY4, MagicBarrierW4, MagicBarrierH4);
  //down under
  rect(SpecialBarrierX, SpecialBarrierY, SpecialBarrierW, SpecialBarrierH);

  if (magicgame == true) {
    Player();
    MagicBoss();
    MagicBossBar();
    MagicPlayerBar();
    SlowBeam();
    Invisible();
    Curse();
    Healing();
    Restriction();
    //fill(218,112,214, Cursify);
    //circle(x, y, 25);
  }

  if (magicgame == false && magicfightResult == 1) {
    MagicYouWin();
  }
  if (magicgame == false && magicfightResult == 2) {
    MagicYouLose();
  }

  if (x + 12.5 > MagicBarrierX3 - 10) {
    x = MagicBarrierX3 - 22.5;
  }

  if (x - 12.5 < MagicBarrierX2 + 10) {
    x = MagicBarrierX2 + 22.5;
  }
  if (y - 12.5 < MagicBarrierY1 + 10) {
    y = MagicBarrierY1 + 22.5;
  }
  if (y + 12.5 > MagicBarrierY4 - 10) {
    y = MagicBarrierY4 - 22.5;
  }

  if (magicfightresult == 0 && magicgame == true) {
    if (mouseIsPressed) {
      if (mouseButton === LEFT) magicshoot = true;
      MagicShotY = y + 4;
      MagicShotX = x;
    }
    if (magicshoot == true) {
      MagicShotY = MagicShotY - MagicShotSpeed;
      strokeWeight(0);
      fill(ColorCircle);
      circle(MagicShotX, MagicShotY, 10);
      fill(218, 112, 214, Cursify);
      circle(MagicShotX, MagicShotY, 10);
    }
  }
}
function MagicBoss() {
  if (space == true) {
    //Main Body
    strokeWeight(0);
    fill(MagicBossRed, MagicBossGreen, MagicBossBlue);
    circle(MagicBossX, MagicBossY, 100);
    strokeWeight(0);

    //Mouth
    fill(MagicBossPieceRed, MagicBossPieceGreen, MagicBossPieceBlue);
    ellipse(MagicBossX, MagicBossY + MouthUpY, 75, 50);
    //Mouth Smiler
    fill(MagicBossRed, MagicBossGreen, MagicBossBlue);
    ellipse(MagicBossX, MagicBossY - SmileUpY, 75, 50);

    //Left Eye
    fill(MagicBossPieceRed, MagicBossPieceGreen, MagicBossPieceBlue);
    ellipse(MagicBossX - 20, MagicBossY - 10, 25);

    //Left Eye Eviler
    fill(MagicBossRed, MagicBossGreen, MagicBossBlue);
    ellipse(MagicBossX - 25, MagicBossY - 5, 25);

    //Right Eye
    fill(MagicBossPieceRed, MagicBossPieceGreen, MagicBossPieceBlue);
    ellipse(MagicBossX + 20, MagicBossY - 10, 25);

    //Right Eye Eviler
    fill(MagicBossRed, MagicBossGreen, MagicBossBlue);
    ellipse(MagicBossX + 25, MagicBossY - 5, 25);

    MagicBossX = MagicBossX + MagicBossSpeed;

    if (MagicBossX == 200) {
      MagicBossSpeed = MagicBossSpeed * 1;
    }
    if (MagicBossX >= 350) {
      MagicBossSpeed = MagicBossSpeed * -1;
    }
    if (MagicBossX <= 50) {
      MagicBossSpeed = MagicBossSpeed * -1;
    }

    MouthTime = MouthTime + MouthTimeRise;

    if (MouthTime >= 1) {
      MouthUpY = 5;
      SmileUpY = 5;
      MouthTimeRise = MouthTimeRise * -1;
    }
    if (MouthTime <= 0) {
      MouthUpY = 10;
      SmileUpY = 0;
      MouthTimeRise = MouthTimeRise * -1;
    }
  }
}
function MagicBossBar() {
  strokeWeight(1);
  stroke(0);
  fill("grey");
  rect(0, 0, 400, 20);
  fill(MagicBossHealthBarColor);
  rect(0, 0, MagicBossHealth, 20);
  fill("black");
  textSize(20);

  if (
    MagicShotX + 5 >= MagicBossX - 50 &&
    MagicShotX - 5 <= MagicBossX + 50 &&
    MagicShotY + 5 >= MagicBossY - 50 &&
    MagicShotY - 5 <= MagicBossY + 50
  ) {
    MagicBossHealth = MagicBossHealth - MagicShotDamage;
  }
  if (MagicBossHealth >= 400) {
    MagicBossHealth = 400;
  }
  if (MagicBossHealth > 200) {
    MagicBossHealthBarColor = "green";
  }

  if (MagicBossHealth <= 200 && MagicBossHealth > 50) {
    MagicBossHealthBarColor = "yellow";
  }
  if (MagicBossHealth <= 50) {
    MagicBossHealthBarColor = "red";
  }
  if (MagicBossHealth <= 0) {
    magicfightResult = 1;
    MagicBossHealth = 0;
    magicgame = false;
    Cursed1 = false;
    Cursed2 = false;
    Cursed3 = false;
    Cursed4 = false;
  }
}
function MagicPlayerBar() {
  fill("grey");
  rect(100, 380, 200, 20);
  fill(MagicPlayerHealthBarColor);
  rect(100, 380, MagicPlayerHealth, 20);
  fill(218, 112, 214, Cursify);
  rect(100, 380, MagicPlayerHealth, 20);

  if (MagicPlayerHealth > 100) {
    MagicPlayerHealthBarColor = "green";
  }

  if (MagicPlayerHealth <= 100 && MagicPlayerHealth > 25) {
    MagicPlayerHealthBarColor = "yellow";
  }
  if (MagicPlayerHealth <= 25) {
    MagicPlayerHealthBarColor = "red";
  }
  if (MagicPlayerHealth <= 0) {
    MagicPlayerHealth = 0;
    magicfightResult = 2;
    magicgame = false;
    Cursify = 0;
    Cursed1 = false;
    Cursed2 = false;
    Cursed3 = false;
    Cursed4 = false;
  }
}
function SlowBeam() {
  fill(218, 112, 214, 100);
  rect(SlowBeamX, SlowBeamY, 400, 200);

  SlowCount = SlowCount + SlowCountRise;

  if (Slow == false) {
    SlowBeamY = 420;
    speed = 3;
    MagicShotSpeed = 10;
  }

  if (SlowCount >= 175) {
    MagicBossPieceRed = 255;
  }

  if (SlowCount >= 200) {
    Slow = true;
  }

  if (Slow == true) {
    SlowBeamY = 240;
    speed = 1;
    MagicShotSpeed = 3;
  }

  if (SlowCount >= 1000) {
    Slow = false;
    SlowCount = -1500;
    MagicBossPieceRed = 0;
    MagicBossPieceGreen = 0;
    MagicBossPieceBlue = 0;
  }
}
function Invisible() {
  InvisibleCounter = InvisibleCounter + 0.5;

  if (InvisibleCounter >= 600) {
    Invisibility = true;
  }

  if (Invisibility == true) {
    MagicBossRed = 50;
    MagicBossGreen = 0;
    MagicBossBlue = 50;

    MagicBossPieceRed = 50;
    MagicBossPieceGreen = 0;
    MagicBossPieceBlue = 50;
  }

  if (InvisibleCounter >= 800) {
    Invisibility = false;
    InvisibleCounter = 0;
    MagicBossRed = 218;
    MagicBossGreen = 112;
    MagicBossBlue = 214;
    MagicBossPieceRed = 0;
    MagicBossPieceGreen = 0;
    MagicBossPieceBlue = 0;
  }
}
function Curse() {
  fill(153, 50, 204);
  circle(CurseX1, CurseY1, 40);
  circle(CurseX2, CurseY2, 40);
  circle(CurseX3, CurseY3, 40);
  circle(CurseX4, CurseY4, 40);

  CurseX1 = CurseX1 + CurseSpeed;
  CurseX2 = CurseX2 - CurseSpeed;
  CurseX3 = CurseX3 + CurseSpeed;
  CurseX4 = CurseX4 - CurseSpeed;

  if (
    x + 12.5 >= CurseX1 - 20 &&
    x - 12.5 <= CurseX1 + 20 &&
    y + 12.5 >= CurseY1 - 20 &&
    y - 12.5 <= CurseY1 + 20
  ) {
    Cursed1 = true;
  }

  if (
    x + 12.5 >= CurseX2 - 20 &&
    x - 12.5 <= CurseX2 + 20 &&
    y + 12.5 >= CurseY2 - 20 &&
    y - 12.5 <= CurseY2 + 20
  ) {
    Cursed2 = true;
  }

  if (
    x + 12.5 >= CurseX3 - 20 &&
    x - 12.5 <= CurseX3 + 20 &&
    y + 12.5 >= CurseY3 - 20 &&
    y - 12.5 <= CurseY3 + 20
  ) {
    Cursed3 = true;
  }

  if (
    x + 12.5 >= CurseX4 - 20 &&
    x - 12.5 <= CurseX4 + 20 &&
    y + 12.5 >= CurseY4 - 20 &&
    y - 12.5 <= CurseY4 + 20
  ) {
    Cursed4 = true;
  }

  if (Cursed1 == true) {
    Cursify = 255;
    CurseTime1 = CurseTime1 + 0.1;
    CurseDamage1 = 0.2;
    MagicPlayerHealth = MagicPlayerHealth - CurseDamage1;
    ColorCircle = "orchid";
  }

  if (CurseTime1 >= 20) {
    CurseTime1 = 0;
    Cursed1 = false;
    CurseDamage1 = 0;
    Cursify = 0;
    ColorCircle = "red";
  }

  if (Cursed2 == true) {
    Cursify = 255;
    CurseTime2 = CurseTime2 + 0.1;
    CurseDamage2 = 0.2;
    MagicPlayerHealth = MagicPlayerHealth - CurseDamage2;
    ColorCircle = "orchid";
  }

  if (CurseTime2 >= 20) {
    CurseTime2 = 0;
    Cursed2 = false;
    Cursify = 0;
    CurseDamage2 = 0;
    ColorCircle = "red";
  }

  if (Cursed3 == true) {
    Cursify = 255;
    CurseTime3 = CurseTime3 + 0.1;
    CurseDamage3 = 0.2;
    MagicPlayerHealth = MagicPlayerHealth - CurseDamage3;
    ColorCircle = "orchid";
  }

  if (CurseTime3 >= 20) {
    CurseTime3 = 0;
    Cursed3 = false;
    CurseDamage3 = 0;
    Cursify = 0;
    ColorCircle = "red";
  }

  if (Cursed4 == true) {
    Cursify = 255;
    CurseTime4 = CurseTime4 + 0.1;
    CurseDamage4 = 0.2;
    MagicPlayerHealth = MagicPlayerHealth - CurseDamage4;
    ColorCircle = "orchid";
  }

  if (CurseTime4 >= 20) {
    CurseTime4 = 0;
    Cursed4 = false;
    Cursify = 0;
    CurseDamage4 = 0;
    ColorCircle = "red";
  }

  if (CurseX1 >= 1000) {
    CurseX1 = -600;
  }

  if (CurseX2 <= -600) {
    CurseX2 = 1000;
  }

  if (CurseX3 >= 1000) {
    CurseX3 = -600;
  }

  if (CurseX4 <= -600) {
    CurseX4 = 1000;
  }
}
function Healing() {
  HealTimer = HealTimer + 0.5;

  if (HealTimer >= 1000) {
    Heal = true;
  }

  if (HealTimer >= 875) {
    MagicBossPieceRed = 0;
    MagicBossPieceGreen = 0;
    MagicBossPieceBlue = 255;
  }

  if (Heal == true) {
    MagicShotDamage = -3;
  }

  if (HealTimer >= 1200) {
    HealTimee = 0;
    Heal = false;
    MagicShotDamage = 1;
    MagicBossPieceRed = 0;
    MagicBossPieceGreen = 0;
    MagicBossPieceBlue = 0;
  }

  if (Heal == false && Invisibility == false && MagicBossPieceBlue != 0) {
    MagicBossPieceBlue = 0;
  }
}
function Restriction() {
  RestrictTimer = RestrictTimer + 0.5;

  if (RestrictTimer >= 1400) {
    if (!Invisibility) {
      MagicBossPieceRed = 255;
      MagicBossPieceGreen = 255;
      MagicBossPieceBlue = 0;
    }
    if (Invisibility) {
      MagicBossPieceRed = 50;
      MagicBossPieceGreen = 0;
      MagicBossPieceBlue = 50;
    }
  }

  if (RestrictTimer >= 1500) {
    Restrict = true;
  }

  if (Restrict == true) {
    MagicBarrierX2 = MagicBarrierX2 + BarrierTransformRate;
    MagicBarrierX3 = MagicBarrierX3 - BarrierTransformRate;

    if (
      MagicBarrierX2 >= 137.5 &&
      MagicBarrierX3 <= 252.5 &&
      BarrierTurn == false &&
      BarrierTimer <= BarrierTimerEnd
    ) {
      MagicBarrierX2 = 137.5;
      MagicBarrierX3 = 252.5;
      BarrierTimer = BarrierTimer + 0.5;
    }

    if (BarrierTimer > BarrierTimerEnd) {
      BarrierTimer = BarrierTimerEnd;
      BarrierTurn = true;
      BarrierTransformRate = BarrierTransformRate * -1;
    }

    if (
      BarrierTurn == true &&
      BarrierTimer == BarrierTimerEnd &&
      MagicBarrierX2 <= -10 &&
      MagicBarrierX3 >= 400
    ) {
      MagicBarrierX2 = -10;
      MagicBarrierX3 = 400;
      BarrierTimer = 0;
      BarrierTurn = false;
      BarrierTransformRate = 0;
    }

    //MagicBarrierX2 = 137.5;
    //MagicBarrierX3 = 252.5
  }

  if (RestrictTimer >= 2000) {
    Restrict = false;
    RestrictTimer = 0;
    MagicBossPieceRed = 0;
    MagicBossPieceGreen = 0;
    MagicBossPieceBlue = 0;
  }
}
function MagicYouWin() {
  background(MagicBackgroundCut, 0, MagicBackgroundCut);
  MagicBackgroundCut = MagicBackgroundCut - 1;

  if (cutmagicspace == true) {
    fill("red");
    circle(MagicCutX, MagicCutY, 25);

    strokeWeight(0);
    fill(CutMagicRed, CutMagicGreen, CutMagicBlue);
    circle(MagicBossCutX, MagicBossCutY, 100);
    strokeWeight(0);

    //Mouth
    fill(CutMagicPieceRed, CutMagicPieceGreen, CutMagicPieceBlue);
    ellipse(MagicBossCutX, MagicBossCutY + CutMouthUpY, 75, 50);
    //Mouth Smiler
    fill(CutMagicRed, CutMagicGreen, CutMagicBlue);
    ellipse(MagicBossCutX, MagicBossCutY - CutSmileUpY, 75, 50);

    //Left Eye
    fill(CutMagicPieceRed, CutMagicPieceGreen, CutMagicPieceBlue);
    ellipse(MagicBossCutX - 20, MagicBossCutY - 10, 25);

    //Left Eye Eviler
    fill(CutMagicRed, CutMagicGreen, CutMagicBlue);
    ellipse(MagicBossCutX - 25, MagicBossCutY - 5, 25);

    //Right Eye
    fill(CutMagicPieceRed, CutMagicPieceGreen, CutMagicPieceBlue);
    ellipse(MagicBossCutX + 20, MagicBossCutY - 10, 25);

    //Right Eye Eviler
    fill(CutMagicRed, CutMagicGreen, CutMagicBlue);
    ellipse(MagicBossCutX + 25, MagicBossCutY - 5, 25);

    //CutMouthTime = CutMouthTime + CutMouthTimeRise;
    if (CutMouthTime >= 1) {
      CutMouthUpY = 5;
      CutSmileUpY = 5;
      CutMouthTimeRise = CutMouthTimeRise * -1;
    }
    if (CutMouthTime <= 0) {
      CutMouthUpY = 10;
      CutSmileUpY = 0;
      CutMouthTimeRise = CutMouthTimeRise * -1;
    }
  }

  if (MagicBackgroundCut <= -50) {
    MagicCutY = MagicCutY + 1;
  }

  fill(0, 0, 0, CutShading);
  rect(150, 50, 100, 100);

  if (MagicCutY >= 450) {
    //CutMouthTime = CutMouthTime + CutMouthTimeRise;
    CutMagicRed = CutMagicRed - 10;
    CutMagicGreen = CutMagicGreen - 10;
    CutMagicBlue = CutMagicBlue - 10;

    CutMagicPieceRed = 255;

    SpeechTiming = SpeechTiming + 0.5;
  }

  if (SpeechTiming > 25) {
    CutMouthTime = CutMouthTime + CutMouthTimeRise;
    fill(MagicSpeechColorRed, MagicSpeechColorGreen, 0);
    textSize(MagicSpeechSize);
    textStyle(MagicSpeechStyle);
    text(MagicSpeech, 5, 170, 400, 400);
  }

  if (SpeechTiming > 100) {
    MagicSpeech =
      "At last thee who shaved the skin of the sun has met my eye...";
  }

  if (SpeechTiming > 300) {
    MagicSpeech = "But thee shall not ease...";
  }

  if (SpeechTiming > 400) {
    MagicSpeech =
      "For the shell of a hermit crab is not what eats the algae...";
  }

  if (SpeechTiming > 500) {
    MagicSpeech = "The Dark One whom was vanquished by thou..";
  }

  if (SpeechTiming > 600) {
    MagicSpeechSize = 60;
    MagicSpeech = "is but a mere shadow...";
  }

  if (SpeechTiming > 700) {
    MagicSpeech = "of the Greater One...";
  }

  if (SpeechTiming > 800) {
    //textStyle(BOLD)
    MagicSpeechStyle = BOLD;
    MagicSpeechSize = 72;
    MagicSpeechColorGreen = 255;
    MagicSpeech = "THE LIGHT ONE...";
  }

  if (SpeechTiming > 900) {
    //textStyle(NORMAL)
    MagicSpeechSize = 50;
    MagicSpeechStyle = NORMAL;
    MagicSpeechColorGreen = 0;
    MagicSpeech = "Farewell Cardinal...";
  }

  if (SpeechTiming > 1000) {
    MagicSpeechSize = 40;
    MagicSpeech = "For your fate has chosen a path of no return for you...";
  }

  if (SpeechTiming > 1200) {
    MagicSpeechSize = 71;
    CutShading = CutShading + 5;
    MagicSpeech = "huhuhuhuhuhuhuhuhuhuhu....";
  }

  if (SpeechTiming > 1300) {
    MagicSpeechColorRed = MagicSpeechColorRed - 10;
  }

  if (MagicSpeechColorRed <= -700) {
    screen = -3.5;
  }
}
function MagicYouLose() {
  background(MagicBackgroundCutCut, 0, MagicBackgroundCutCut);
  MagicBackgroundCutCut = MagicBackgroundCutCut - 1;

  CurseX1 = -600;
  CurseY1 = 260;
  CurseX2 = 1000;
  CurseY2 = 300;
  CurseX3 = -600;
  CurseY3 = 340;
  CurseX4 = 1000;
  CurseY4 = 380;
  CurseSpeed = 0;
  Cursed1 = false;
  Cursed2 = false;
  Cursed3 = false;
  Cursed4 = false;

  fill(MagicCutCutColor);
  noStroke();
  arc(MagicQuadX1, MagicQuadY1, 25, 25, 0, HALF_PI);
  arc(MagicQuadX2, MagicQuadY2, 25, 25, HALF_PI, PI);
  arc(MagicQuadX3, MagicQuadY3, 25, 25, PI, PI + HALF_PI);
  arc(MagicQuadX4, MagicQuadY4, 25, 25, PI + HALF_PI, 0);

  if (MagicCutSpace == true) {
    strokeWeight(0);
    fill(CutCutMagicRed, CutCutMagicGreen, CutCutMagicBlue);
    circle(MagicBossCutCutX, MagicBossCutCutY, 100);
    strokeWeight(0);

    //Mouth
    fill(CutCutMagicPieceRed, CutCutMagicPieceGreen, CutCutMagicPieceBlue);
    ellipse(MagicBossCutCutX, MagicBossCutCutY + CutCutMouthUpY, 75, 50);
    //Mouth Smiler
    fill(CutCutMagicRed, CutCutMagicGreen, CutCutMagicBlue);
    ellipse(MagicBossCutCutX, MagicBossCutCutY - CutCutSmileUpY, 75, 50);

    //Left Eye
    fill(CutCutMagicPieceRed, CutCutMagicPieceGreen, CutCutMagicPieceBlue);
    ellipse(MagicBossCutCutX - 20, MagicBossCutCutY - 10, 25);

    //Left Eye Eviler
    fill(CutCutMagicRed, CutCutMagicGreen, CutCutMagicBlue);
    ellipse(MagicBossCutCutX - 25, MagicBossCutCutY - 5, 25);

    //Right Eye
    fill(CutCutMagicPieceRed, CutCutMagicPieceGreen, CutCutMagicPieceBlue);
    ellipse(MagicBossCutCutX + 20, MagicBossCutCutY - 10, 25);

    //Right Eye Eviler
    fill(CutCutMagicRed, CutCutMagicGreen, CutCutMagicBlue);
    ellipse(MagicBossCutCutX + 25, MagicBossCutCutY - 5, 25);

    //CutCutMouthTime = CutCutMouthTime + CutCutMouthTimeRise;
    if (CutCutMouthTime >= 1) {
      CutCutMouthUpY = 5;
      CutCutSmileUpY = 5;
      CutCutMouthTimeRise = CutCutMouthTimeRise * -1;
    }
    if (CutCutMouthTime <= 0) {
      CutCutMouthUpY = 10;
      CutCutSmileUpY = 0;
      CutCutMouthTimeRise = CutCutMouthTimeRise * -1;
    }
  }

  fill("orchid");
  textSize(40);
  //text(magiclasertime, 10, 200);
  magiclasertime = magiclasertime + 1;

  MagicLaserOpaque = MagicLaserOpaque + MagicLaserOpaqueRiser;
  fill(218, 112, 214, MagicLaserOpaque);
  quad(
    MagicLaserX1,
    MagicLaserY1,
    MagicLaserX2,
    MagicLaserY2,
    MagicLaserX3,
    MagicLaserY3,
    MagicLaserX4,
    MagicLaserY4
  );

  if (MagicBackgroundCutCut <= -50) {
    CutCutMouthTime = CutCutMouthTime + CutCutMouthTimeRise;
    CutCutMouthTimeRise = CutCutMouthTimeRise + 0.01;
    if (CutCutMouthTimeRise >= 0.9) {
      CutCutMouthTimeRise = 0.9;
    }
    MagicLaserY3 = MagicLaserY3 + 12;
    MagicLaserY4 = MagicLaserY4 + 12;

    if (MagicLaserY3 >= 500 && MagicLaserY4 >= 500) {
      MagicLaserX1 = MagicLaserX1 - 1;
      MagicLaserX2 = MagicLaserX2 + 1;
      MagicLaserX3 = MagicLaserX3 + 1;
      MagicLaserX4 = MagicLaserX4 - 1;
    }

    if (MagicLaserX1 <= 130) {
      MagicLaserX1 = 130;
    }
    if (MagicLaserX4 <= 130) {
      MagicLaserX4 = 130;
    }
    if (MagicLaserX2 >= 270) {
      MagicLaserX2 = 270;
    }
    if (MagicLaserX3 >= 270) {
      MagicLaserX3 = 270;
    }
  }

  if (MagicLaserOpaque >= 300) {
    MagicLaserOpaqueRiser = -5;
    MagicCutCutColor = "orchid";
    //magiclasertime = magiclasertime + 1;
  }

  if (
    MagicLaserOpaque <= -100 &&
    magiclasertime >= 450 &&
    magiclasertime < 500
  ) {
    CutCutMagicRed = CutCutMagicRed - 5;
    CutCutMagicGreen = CutCutMagicGreen - 5;
    CutCutMagicBlue = CutCutMagicBlue - 5;
    CutCutMagicPieceRed = CutCutMagicPieceRed + 10;
  }

  if (magiclasertime >= 550) {
    CutCutMagicPieceRed = CutCutMagicPieceRed - 10;
  }

  if (magiclasertime >= 650) {
    MagicQuadX1 = MagicQuadX1 + 0.1;
    MagicQuadX2 = MagicQuadX2 - 0.1;
    MagicQuadX3 = MagicQuadX3 - 0.1;
    MagicQuadX4 = MagicQuadX4 + 0.1;

    MagicQuadY1 = MagicQuadY1 + 0.1;
    MagicQuadY2 = MagicQuadY2 + 0.1;
    MagicQuadY3 = MagicQuadY3 - 0.1;
    MagicQuadY4 = MagicQuadY4 - 0.1;
  }

  if (magiclasertime >= 700) {
    screen = 7.5;
    x = 200;
    magicfightResult = 0;
    magicgame = true;
    MagicPlayerHealth = 200;
    MagicBossHealth = 400;
    MagicBackgroundCutCut = 50;
    MagicCutCutColor = "red";
    MagicQuadX1 = 200;
    MagicQuadY1 = 325;
    MagicQuadX2 = 200;
    MagicQuadY2 = 325;
    MagicQuadX3 = 200;
    MagicQuadY3 = 325;
    MagicQuadX4 = 200;
    MagicQuadY4 = 325;

    MagicBossCutCutX = 200;
    MagicBossCutCutY = 100;
    CutCutMagicRed = 218;
    CutCutMagicGreen = 112;
    CutCutMagicBlue = 214;
    CutCutMagicPieceRed = 0;
    CutCutMagicPieceGreen = 0;
    CutCutMagicPieceBlue = 0;
    CutCutMouthUpY = 10;
    CutCutSmileUpY = 0;
    CutCutMouthTime = 0;
    CutCutMouthTimeRise = 0.1;

    MagicLaserX1 = 185;
    MagicLaserY1 = 155;

    MagicLaserX2 = 215;
    MagicLaserY2 = 155;

    MagicLaserX3 = 215;
    MagicLaserY3 = 155;

    MagicLaserX4 = 185;
    MagicLaserY4 = 155;

    MagicLaserRed = 218;
    MagicLaserGreen = 112;
    MagicLaserBlue = 214;

    MagicLaserOpaque = -50;
    MagicLaserOpaqueRiser = 1;

    magiclasertime = 0;

    SlowBeamX = 0;
    SlowBeamY = 420;
    let Slow = false;
    SlowCount = 0;
    SlowCountRise = 1;
    let Invisibility = false;
    InvisibleCounter = 0;

    MagicBossRed = 218;
    MagicBossGreen = 112;
    MagicBossBlue = 214;

    MagicBossPieceRed = 0;
    MagicBossPieceGreen = 0;
    MagicBossPieceBlue = 0;

    magictime = 0;

    let Cursed1 = false;
    let Cursed2 = false;
    let Cursed3 = false;
    let Cursed4 = false;
    Cursify = 0;
    CurseTime1 = 0;
    CurseTime2 = 0;
    CurseTime3 = 0;
    CurseTime4 = 0;
    CurseDamage1 = 0;
    CurseDamage2 = 0;
    CurseDamage3 = 0;
    CurseDamage4 = 0;
    ColorCircle = "red";

    //Size 40
    CurseX1 = -600;
    CurseY1 = 260;
    CurseX2 = 1000;
    CurseY2 = 300;
    CurseX3 = -600;
    CurseY3 = 340;
    CurseX4 = 1000;
    CurseY4 = 380;
    CurseSpeed = 3;

    let Heal = false;
    HealTimer = 0;
    MagicShotRecoil = 1;

    let Restrict = false;
    RestrictTimer = 0;
    BarrierTimer = 0;
    BarrierTurn = false;
    BarrierTimerEnd = 400;
  }
}
